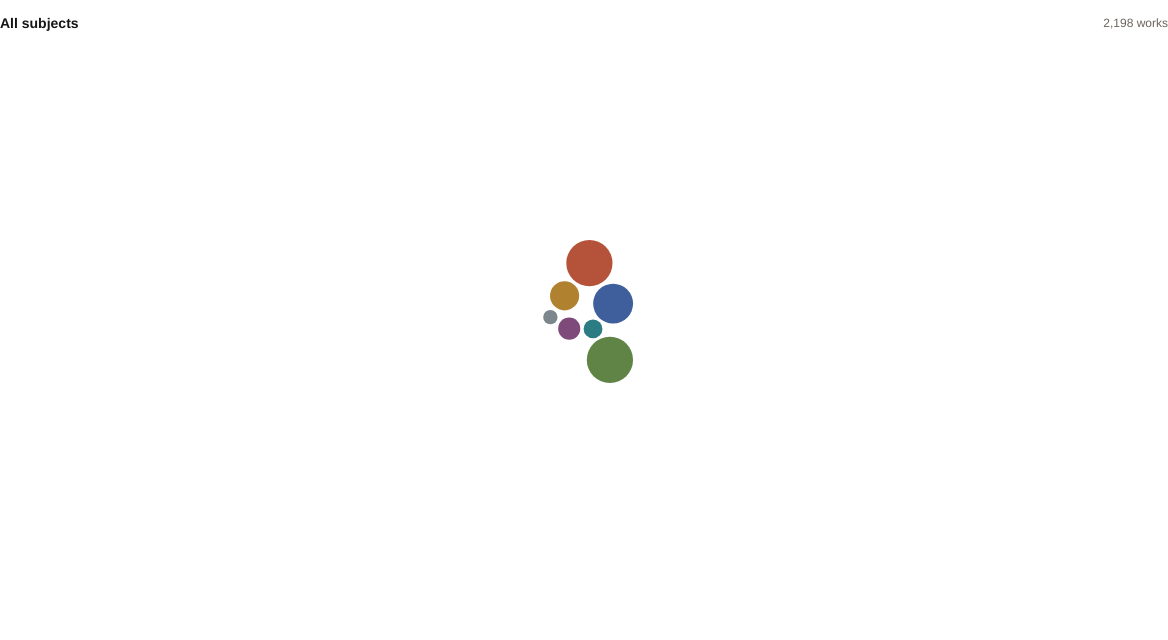
Frame 1 (no input)
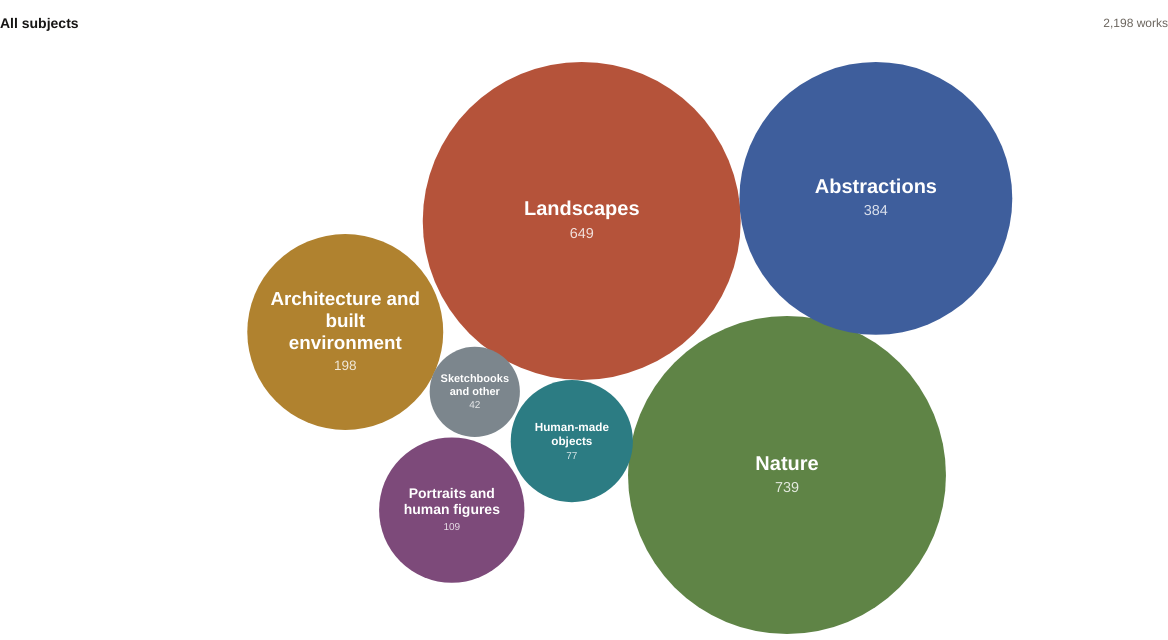
Frame 60 (no input)
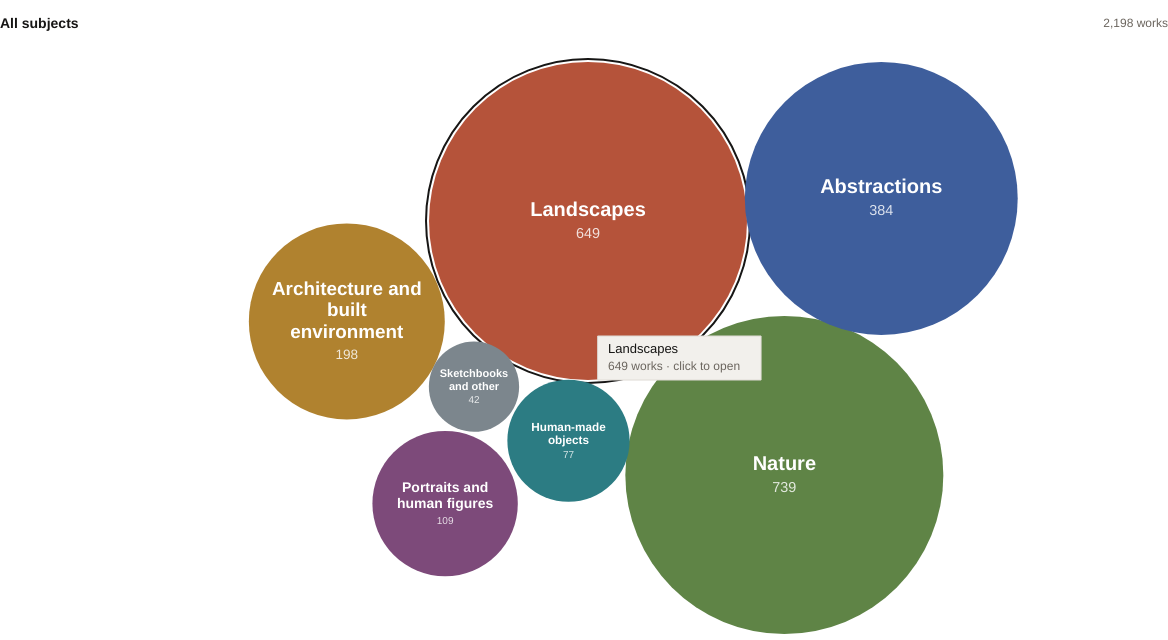
Frame 120 (the mouse pressed at the canvas centre since frame 60)

The p5.js sketch that drew these frames (run headless with seeded random() and noise() and a simulated clock; from frame 60 on, the mouse is pressed at the canvas centre):

// p5.js sketch
// ── sketch.js
// Canvas text uses Schibsted Grotesk once it has loaded; until then (or if Google Fonts is blocked) Helvetica/Arial.
let UI_FONT = "Helvetica";
if (document.fonts && document.fonts.load) {
  document.fonts.load('16px "Schibsted Grotesk"').then(f => {
    if (f && f.length) { UI_FONT = "Schibsted Grotesk"; if (typeof redraw === "function") { try { redraw(); } catch (e) {} } }
  });
}

// noprotect
// O'Keeffe's Subjects, p5.js — version 1
// Paste into sketch.js at editor.p5js.org, with the index.html provided (loads p5 1.9.4).

const DATA = {"tree":["All subjects",2198,[["Landscapes",649,[["Land",567,[["New Mexico",296,[["New Mexico, place not named",107,[],[934,937,938,939,940,941,942,943,944,945,946,947,948,949,950,951,952,953,954,955,957,958,959,962,963,964,965,966,967,970,971,973,974,975,976,977,978,1026,1052,1110,1111,1112,1113,1114,1115,1116,1117,1118,1119,1120,1121,1124,1125,1126,1127,1129,1130,1131,1132,1133,1134,1135,1136,1139,1140,1141,1164,1175,1176,1177,1182,1183,1184,1185,1188,1189,1190,1191,1192,1247,1249,1416,1417,1461,1480,1481,1482,1484,1485,1486,1487,1488,1489,1490,1491,1492,1517,1568,1569,1570,1607,1690,1691,1692,1693,1694,1939]],["Ghost Ranch cliffs and red hills",66,[],[802,920,921,1095,1100,1159,1162,1166,1208,1212,1215,1220,1244,1245,1250,1253,1255,1256,1257,1258,1272,1273,1274,1276,1281,1302,1340,1341,1350,1353,1354,1355,1356,1365,1366,1378,1388,1411,1412,1413,1435,1438,1439,1495,1515,1518,1520,1528,1628,1654,1755,1872,1968,1969,1977,1978,1979,1980,1981,1983,1984,1985,1989,1993,2016,2018]],["Abiquiú, Chama River and mesas",61,[],[295,857,910,914,916,918,919,986,987,1010,1012,1015,1016,1017,1020,1024,1025,1128,1186,1187,1308,1342,1351,1377,1379,1414,1431,1455,1456,1483,1499,1514,1521,1623,1625,1641,1642,1643,1644,1645,1646,1647,1648,1663,1664,1669,1775,1776,1777,1778,1779,1792,1793,1794,1899,1927,1945,1946,2159,2160,2161]],["Black Place and grey hills",26,[],[1013,1213,1376,1405,1434,1444,1446,1447,1451,1460,1462,1463,1464,1465,1466,1494,1496,1502,1506,1507,1508,1574,1575,1579,1609,1918]],["Pedernal",14,[],[1214,1259,1380,1384,1385,1386,1387,1396,1459,1468,1562,1719,1760,1761]],["Taos",8,[],[900,905,915,922,1018,1046,1047,1048]],["Alcalde",7,[],[908,913,933,984,985,1011,1033]],["Dry Waterfall",7,[],[1343,1344,1345,1454,1629,1650,1655]]],[]],["Place not named",127,[],[11,18,115,147,150,151,155,159,165,166,210,211,212,213,240,241,273,274,278,296,302,303,332,333,334,335,336,366,367,369,440,542,619,838,856,899,917,926,927,928,929,930,1009,1014,1021,1022,1083,1084,1085,1098,1099,1103,1165,1167,1242,1243,1248,1275,1282,1301,1304,1339,1373,1406,1415,1437,1442,1467,1578,1593,1635,1753,1909,1913,1914,1923,1924,1925,1926,1928,1929,1930,1933,1944,1959,1963,1964,1965,1967,1970,1971,1972,1973,1974,1975,1976,1982,1986,1987,1988,1990,1991,1992,1994,1995,1996,1997,1998,1999,2000,2001,2002,2003,2004,2005,2006,2007,2008,2009,2010,2011,2012,2013,2014,2015,2157,2162]],["Travels",57,[["Peru",26,[],[1701,1702,1703,1704,1705,1706,1707,1708,1712,1713,1716,1717,1725,1728,1729,1736,1737,1739,1740,1741,1746,1747,1748,1749,1752,1966]],["Colorado River and Utah",17,[],[268,269,270,271,272,279,280,281,282,283,284,285,286,287,329,330,331]],["Hawaii",11,[],[1309,1311,1312,1313,1315,1317,1318,1319,1477,1478,1479]],["Japan",2,[],[1799,1875]],["Canada",1,[],[1077]]],[]],["Texas",34,[["Palo Duro and the plains",34,[],[243,244,245,246,247,248,249,250,251,252,253,254,255,256,257,258,259,260,261,262,277,299,319,320,326,327,328,393,1671,1680,2017,2026,2027,2045]]],[]],["Sketchbook landscapes, place not named",31,[],[66,68,73,77,81,84,86,87,89,90,93,101,288,289,980,981,982,1142,1316,1327,1328,1714,1715,1877,1878,1934,1935,1936,1937,1938,1940]],["Lake George, New York",22,[],[414,455,456,489,496,501,531,532,533,534,535,537,544,545,550,638,685,686,752,801,979,1008]]],[]],["Water",58,[["Boats",20,[],[99,1178,1360,1849,1850,1851,1852,1853,1854,1855,1856,1857,1900,1901,1902,1903,1904,1905,1906,1907]],["Rivers",15,[],[721,722,723,774,1766,1767,1768,1769,1770,1771,1772,1773,1774,1782,1895]],["Waves and sea",8,[],[499,526,527,528,529,769,839,847]],["Seaweed",6,[],[438,451,452,553,591,798]],["Lakes and ponds",5,[],[497,538,539,640,641]],["Other water",4,[],[530,1329,1330,1348]]],[]],["Sky and clouds",24,[["Clouds",11,[],[225,695,1803,1908,1910,1912,1916,1917,1932,2023,2147]],["Stars and evening skies",9,[],[297,321,322,323,324,536,558,585,2053]],["Other skies",3,[],[224,625,1375]],["Sunrise and sunset",1,[],[223]]],[]]],[]],["Nature",739,[["Plants",570,[["Flowers",286,[["Flowers, kind not named",44,[],[27,30,36,40,71,347,396,425,480,578,579,630,678,679,680,748,831,875,893,995,996,997,1075,1076,1080,1081,1082,1170,1268,1299,1303,1322,1338,1422,1476,1561,1585,1586,1688,1730,1731,1732,1733,1734]],["Calla lilies",29,[],[548,549,573,574,575,576,577,589,592,593,631,632,698,739,740,755,760,761,782,783,784,805,810,824,825,826,827,998,1093]],["Cannas",26,[],[391,399,400,401,402,403,404,417,418,419,420,421,423,424,426,430,431,434,594,595,660,707,743,768,785,844]],["Petunias",20,[],[597,613,615,633,657,669,670,671,672,673,674,675,676,677,746,747,787,788,806,809]],["Roses",20,[],[762,792,793,795,807,808,834,846,1007,1041,1043,1153,1685,1686,1738,1744,1745,1750,1751,1759]],["Lilies (other)",18,[],[466,478,737,828,1086,1088,1089,1090,1091,1238,1239,1240,1241,1300,1371,1372,1383,1626]],["Irises",17,[],[709,741,742,744,745,763,780,781,797,1006,1221,1222,1231,1232,1624,1632,1742]],["Poppies",12,[],[703,749,766,767,789,790,791,832,833,1598,1608,1622]],["Cactus flowers",8,[],[543,894,1207,1362,1363,1473,1474,1501]],["Jonquils and narcissus",8,[],[1193,1216,1217,1218,1234,1235,1236,1237]],["Sunflowers",7,[],[481,482,1204,1205,1206,1269,1389]],["Jack-in-the-pulpit",6,[],[1000,1001,1002,1003,1004,1005]],["Tulips",5,[],[661,668,750,754,1295]],["Bleeding hearts",5,[],[829,830,1055,1293,1294]],["Jimson weed",5,[],[1042,1054,1233,1279,1364]],["Morning glories",5,[],[1078,1161,1200,1201,1224]],["Banana flowers",5,[],[1094,1149,1151,1152,1307]],["Pansies",4,[],[41,42,738,786]],["Orchids",4,[],[109,713,1393,1394]],["Zinnias",4,[],[458,459,465,479]],["Hollyhocks",4,[],[911,1270,1271,1651]],["Camellias",4,[],[1202,1203,1291,1513]],["Heliconia and bird of paradise",4,[],[1306,1320,1331,2055]],["Sweet peas",3,[],[681,751,794]],["Ginger",3,[],[1332,1334,1336]],["Gladioli",2,[],[422,447]],["Dahlias",2,[],[445,494]],["Spirea",2,[],[446,546]],["Hibiscus",2,[],[1305,1337]],["Plumeria",2,[],[1323,1335]],["Salvia and sage",1,[],[135]],["Anthuriums",1,[],[572]],["Marigolds",1,[],[697]],["Larkspur",1,[],[999]],["Cockscomb",1,[],[1040]],["Crocuses",1,[],[1092]]],[]],["Trees",155,[["Trees, kind not named",65,[],[337,338,345,354,368,379,380,437,460,693,902,912,923,924,925,972,1019,1277,1310,1314,1397,1400,1401,1469,1470,1471,1516,1527,1543,1544,1572,1584,1587,1588,1589,1590,1591,1592,1594,1595,1597,1600,1601,1604,1605,1606,1610,1611,1613,1614,1615,1616,1617,1618,1621,1653,1657,1670,1710,1711,2075,2114,2115,2118,2123]],["Cottonwoods",23,[],[1410,1432,1433,1440,1452,1472,1556,1564,1567,1602,1603,1612,1620,1633,1634,1649,1668,1674,1675,1676,1678,1682,1683]],["Banyans and palms",20,[],[1106,1107,1108,1109,1154,1155,1156,1157,1347,1689,2111,2112,2113,2116,2117,2130,2131,2132,2133,2134]],["Birches",13,[],[483,493,644,687,688,689,690,691,692,694,696,700,840]],["Dead trees and stumps",11,[],[854,855,901,1252,1349,1421,1500,1596,1639,1640,1652]],["Maples",9,[],[439,453,485,502,540,612,648,753,904]],["Pines and redwoods",6,[],[26,370,903,2119,2120,2169]],["Cedars and junipers",4,[],[1254,1261,1296,1726]],["Chestnuts",2,[],[642,643]],["Apple and fruit trees",2,[],[1346,1656]]],[]],["Fruits and vegetables",68,[["Apples",22,[],[435,441,442,443,467,468,476,477,486,488,490,491,495,508,509,510,511,514,515,555,560,759]],["Pears",20,[],[462,463,464,469,470,551,552,554,561,562,566,567,568,569,570,571,587,588,617,618]],["Grapes",7,[],[8,38,39,444,776,777,821]],["Vegetables",6,[],[7,565,626,627,628,649]],["Other fruit",4,[],[5,349,629,872]],["Plums and peaches",4,[],[454,778,779,822]],["Citrus",2,[],[343,667]],["Figs",2,[],[563,564]],["Pineapples",1,[],[1333]]],[]],["Leaves and foliage",53,[["Other leaves",32,[],[471,518,519,520,521,523,524,580,581,634,635,636,637,647,656,684,699,736,799,800,835,836,837,843,879,895,1044,1087,1283,1292,1404,2110]],["Skunk cabbage",12,[],[498,500,503,504,505,506,516,517,758,765,804,823]],["Oak leaves",6,[],[582,583,584,590,896,897]],["Maple leaves",3,[],[682,683,803]]],[]],["Other plants",8,[],[614,646,701,735,898,1180,1563,1630]]],[]],["Bones and horns",71,[["Horns and antlers",22,[["Antelope",11,[],[1582,1658,1659,1660,1661,1662,1665,1666,1672,1677,1681]],["Goat",4,[],[1497,1510,1511,1512]],["Deer",3,[],[1263,1284,1555]],["Other horns",2,[],[1264,1420]],["Ram",2,[],[1576,1580]]],[]],["Skulls",21,[["Horse and mule",7,[],[1023,1027,1036,1037,1211,1225,1226]],["Cow and steer",6,[],[1034,1035,1063,1101,1210,1230]],["Other skulls",4,[],[1102,1246,1409,1743]],["Ram",3,[],[1194,1229,1280]],["Deer",1,[],[1227]]],[]],["Other bones",14,[],[983,1038,1039,1195,1228,1368,1374,1449,1503,1504,1505,1519,1523,1524]],["Pelvis bones",14,[],[1427,1428,1429,1430,1436,1441,1443,1445,1448,1450,1458,1509,1553,1560]]],[]],["Animals",36,[["Horses",16,[],[130,131,398,2030,2031,2032,2033,2034,2035,2036,2037,2038,2039,2040,2041,2042]],["Dogs",7,[],[72,1636,1637,1638,2021,2043,2044]],["Birds",7,[],[132,133,310,484,891,1554,1559]],["Other animals",6,[],[13,67,116,475,907,1321]]],[]],["Shells",31,[["Other shells",16,[],[811,819,820,1028,1045,1053,1062,1146,1158,1251,1266,1267,1278,1289,1297,1298]],["Clams and mussels",8,[],[710,711,724,725,726,727,993,994]],["Shell and old shingle series",7,[],[728,729,730,731,732,733,734]]],[]],["Rocks",19,[],[525,596,1265,1286,1287,1288,1453,1960,1961,1962,2024,2025,2028,2029,2054,2056,2057,2059,2078]],["Feathers",12,[],[1171,1172,1196,1197,1260,1369,1370,1381,1392,1398,1402,1407]]],[]],["Abstractions",384,[["Untitled abstractions",153,[],[21,59,60,69,111,162,188,195,208,215,220,264,265,301,308,350,351,381,382,383,428,586,704,705,706,935,936,1169,1419,1522,1687,1756,1804,1805,1806,1807,1808,1809,1810,1811,1812,1813,1814,1815,1816,1817,1818,1819,1820,1821,1822,1823,1824,1825,1826,1827,1828,1829,1830,1831,1832,1833,1834,1835,1836,1837,1838,1839,1840,1841,1842,1843,1844,1845,1846,1847,1848,1858,1859,1860,1861,1862,1863,1864,1865,1866,1867,1868,1869,1870,1871,1874,1876,1879,1880,1881,1882,1883,1884,1885,1886,1887,1888,1889,1890,1896,1897,1898,1919,1921,1922,1947,1948,1949,1950,1951,1952,1953,1954,1955,2022,2047,2048,2049,2050,2051,2062,2063,2064,2065,2066,2067,2068,2069,2070,2071,2072,2073,2074,2076,2089,2095,2096,2097,2121,2122,2124,2125,2126,2127,2128,2129,2186]],["Titled abstractions",42,[],[142,143,148,168,169,197,209,325,375,392,406,412,432,461,473,492,522,624,714,764,771,772,814,815,873,877,990,1031,1050,1051,1056,1475,1763,1788,1791,1795,1797,1800,1801,1920,2058,2154]],["Sculpture",41,[],[154,177,178,179,180,181,182,183,184,189,190,191,192,193,194,1525,1529,1530,1531,1532,1533,1534,1535,1536,1537,1538,1539,1540,1541,1546,1547,1548,1549,1550,1551,1552,1557,1558,2182,2183,2184]],["Lines",33,[],[156,186,187,388,389,405,487,559,616,620,770,2077,2079,2080,2081,2093,2094,2100,2101,2102,2103,2105,2106,2107,2140,2143,2153,2155,2158,2163,2167,2168,2170]],["Specials, 1915–1934",32,[],[134,137,138,139,140,141,144,145,146,149,185,216,217,218,230,239,263,275,298,300,304,305,358,390,408,427,448,449,450,472,1143,1150]],["Color studies",24,[],[196,199,200,201,202,203,228,371,409,410,411,413,512,639,662,663,664,665,874,988,989,1891,1894,2142]],["River abstractions, 1959–1960s",16,[],[1764,1780,1781,1783,1784,1785,1786,1787,1789,1790,1796,1798,1893,1941,1942,1943]],["Circles, spirals and waves",14,[],[152,876,2082,2083,2084,2085,2086,2087,2088,2090,2091,2092,2165,2166]],["Blue works",13,[],[153,198,204,205,206,207,219,397,433,1754,1758,1762,1802]],["Numbered series",9,[],[372,373,374,378,394,395,407,415,436]],["Portraits of days",4,[],[621,622,623,2141]],["Music",3,[],[376,377,457]]],[]],["Architecture and built environment",198,[["New York City",43,[],[24,74,85,119,120,176,221,222,658,659,666,702,708,716,717,718,719,720,756,757,775,813,817,818,841,842,858,859,860,861,862,863,864,865,871,1057,1059,1060,1061,1064,1065,1223,2104]],["Abiquiú patio and door",38,[],[167,170,214,233,878,1067,1352,1358,1359,1367,1526,1542,1545,1565,1566,1571,1573,1581,1583,1619,1627,1631,1667,1673,1679,1684,1695,1696,1697,1698,1699,1700,1709,1718,1892,1956,2098,2099]],["Houses, pueblos and walls",26,[],[25,160,161,172,227,229,309,353,359,360,416,507,852,881,882,883,884,1262,1720,1721,1722,1723,1724,1727,1735,1765]],["Churches",26,[],[276,849,850,851,853,885,886,887,909,932,960,961,968,969,991,992,1030,1032,1122,1123,1137,1138,1324,1325,1326,1498]],["Other buildings and structures",22,[],[58,157,158,173,174,175,339,341,355,361,365,513,645,655,1058,1070,1105,1179,1181,1390,1391,1757]],["Barns",17,[],[29,474,556,557,712,715,773,812,816,880,1066,1068,1069,1071,1072,1079,1144]],["From a Day with Juan series",13,[],[2136,2137,2138,2139,2144,2145,2146,2148,2149,2150,2151,2152,2156]],["University of Virginia",10,[],[117,118,121,122,123,124,125,126,129,171]],["Trains, bridges and roads",3,[],[1577,1911,1915]]],[]],["Portraits and human figures",109,[["Student figure studies",31,[],[1,2,32,45,61,62,63,70,75,76,78,79,80,82,83,88,91,92,94,95,96,97,98,100,102,103,104,105,112,113,114]],["Named sitters",21,[],[106,108,136,238,242,315,316,317,318,362,363,364,384,429,1357,1361,1418,1423,1424,1425,1426]],["Figures and heads",17,[],[128,163,164,226,266,267,306,307,340,342,344,346,348,356,357,956,1493]],["Early illustrations",16,[],[14,16,17,19,20,22,46,47,48,49,50,52,53,54,55,56]],["Nudes",14,[],[234,235,236,237,290,291,292,293,294,311,312,313,314,385]],["O'Keeffe family",10,[],[31,33,34,35,43,44,64,107,110,127]]],[]],["Human-made objects",77,[["O'Keeffe's clay pots",28,[],[2060,2061,2108,2109,2135,2164,2171,2172,2173,2174,2175,2176,2177,2178,2179,2180,2181,2185,2188,2189,2190,2191,2192,2193,2194,2195,2196,2197]],["Native American objects",23,[],[1029,1049,1096,1097,1145,1147,1148,1160,1163,1173,1174,1198,1199,1285,1382,1395,1399,1403,1457,1957,1958,2019,2020]],["Crosses and Christian objects",13,[],[848,866,867,868,869,870,888,889,890,892,906,1073,1074]],["Clothing and domestic objects",12,[],[4,6,9,10,12,15,23,28,37,51,547,796]],["Designs for glass",1,[],[1290]]],[]],["Sketchbooks and other",42,[["Known only from Stieglitz photographs",24,[],[231,232,386,387,598,599,600,601,602,603,604,605,606,607,608,609,610,611,650,651,652,653,654,1209]],["Sketchbooks with mixed subjects",12,[],[3,65,352,931,1104,1168,1219,1599,1873,1931,2046,2052]],["Needs review",4,[],[0,845,1408,2187]],["Illustrations and designs",2,[],[57,541]]],[]]],[]],"works":[[10994,"Untitled","Unknown","Los Angeles County Museum of Art (LACMA)","","Graphite on paper, 18 11/16 × 24 5/8 inches",0,1],[458,"Hanging up the Clothes","1901","Georgia O'Keeffe Museum","790783","Graphite on paper, 7 3/4 x 15 inches",1901,0],[457,"Untitled (Hand)","ca. 1902","Georgia O'Keeffe Museum","790796","Graphite on paper, 6 1/2 x 9 1/4 inches",1902,0],[930,"Lakeville Drawing Book","1901–1902","Georgia O'Keeffe Museum","807209","Graphite on paper, 7 x 9 1/4 inches or 9 1/4 x 7 inches, sheet (orientations vary)",1902,1],[1173,"Untitled (Basket), Lakeville Drawing Book","1901–1902","Georgia O'Keeffe Museum","809210","Graphite on paper, 7 x 9 1/4 inches",1902,0],[1174,"Untitled (Fruit), Lakeville Drawing Book","1901–1902","Georgia O'Keeffe Museum","809220","Graphite on paper, 7 x 9 1/4 inches",1902,0],[1175,"Untitled (Piano), Lakeville Drawing Book","1901–1902","Georgia O'Keeffe Museum","809222","Graphite on paper, 7 x 9 1/4 inches",1902,0],[1176,"Untitled (Vegetables), Lakeville Drawing Book","1901–1902","Georgia O'Keeffe Museum","809235","Graphite on paper, 7 x 9 1/4 inches",1902,0],[1177,"Untitled (Grapes), Lakeville Drawing Book","1901–1902","Georgia O'Keeffe Museum","809233","Graphite on paper, 9 1/4 x 7 inches",1902,0],[1178,"Untitled (Goblet), Lakeville Drawing Book","1901–1902","Georgia O'Keeffe Museum","809243","Graphite on paper, 7 x 9 1/4 inches",1902,0],[1179,"Untitled (Book), Lakeville Drawing Book","1901–1902","Georgia O'Keeffe Museum","809245","Graphite on paper, 7 in x 9 1/4 inches",1902,0],[1180,"Untitled (Landscape), Lakeville Drawing Book","1901–1902","Georgia O'Keeffe Museum","809254","Graphite on paper, 7 x 9 1/4 inches",1902,0],[1181,"Untitled (Hat), Lakeville Drawing Book","1901–1902","Georgia O'Keeffe Museum","809257","Graphite on paper, 7 x 9 1/4 inches",1902,0],[1182,"Untitled (Animal Head), Lakeville Drawing Book","1901–1902","Georgia O'Keeffe Museum","809265","Graphite on paper, 7 x 9 1/4 inches",1902,0],[1183,"Untitled (Foot), Lakeville Drawing Book","1901–1902","Georgia O'Keeffe Museum","809267","Graphite on paper, 7 x 9 1/4 inches",1902,0],[1184,"Untitled (Box), Lakeville Drawing Book","1901–1902","Georgia O'Keeffe Museum","809274","Graphite on paper, 7 x 9 1/4 inches",1902,0],[1185,"Untitled (Hand), Lakeville Drawing Book","1901–1902","Georgia O'Keeffe Museum","809212","Graphite on paper, 7 x 9 1/4 inches",1902,0],[1186,"Untitled (Seated Figure), Lakeville Drawing Book","1901–1902","Georgia O'Keeffe Museum","857396","Graphite on paper, ches",1902,0],[1187,"Untitled (Landscape), Lakeville Drawing Book","1901–1902","Georgia O'Keeffe Museum","805897","Graphite on paper, 7 x 9 1/4 inches",1902,0],[1188,"Untitled (Figure at Desk), Lakeville Drawing Book","1901–1902","Georgia O'Keeffe Museum","805898","Graphite on paper, 7 x 9 1/4 inches",1902,0],[1189,"Untitled (Figure at Desk), Lakeville Drawing book","1901–1902","Georgia O'Keeffe Museum","805900","Graphite on paper, 9 1/4 x 7 inches",1902,0],[1190,"Untitled (Geometric Objects), Lakeville Drawing Book","1901–1902","Georgia O'Keeffe Museum","805899","Graphite on paper, 7 x 9 1/4 inches",1902,0],[1191,"Untitled (Seated Figure), Lakeville Drawing Book","1901–1902","Georgia O'Keeffe Museum","805901","Graphite on paper, 9 1/4 x 7 inches",1902,0],[1192,"Untitled (Book), Lakeville Drawing Book","1901–1902","Georgia O'Keeffe Museum","805906","Graphite on paper, 7 x 9 1/4 inches",1902,0],[1193,"Untitled (Building), Lakeville Drawing Book","1901–1902","Georgia O'Keeffe Museum","805905","Graphite on paper, 7 x 9 1/4 inches",1902,0],[8206,"Untitled (Lighthouse)","ca. 1902","Private Collection","886147","Watercolor and graphite on paper, 5 5/8 x 7 3/8 inches",1902,0],[8207,"Trees in Snow","ca. 1902","Private Collection","824150","Watercolor on paper, 14 7/8 x 11 inches",1902,0],[7935,"Untitled (Cherry Blossoms)","1903","Private Collection","823891","Watercolor and graphite on paper, 17 3/4 x 11 1/2 inches",1903,0],[168,"Untitled (Vases)","1904","Private Collection","713575","Graphite on paper, 9 x 6 in (22.9 x 15.2 cm)",1904,0],[169,"Untitled (Barn)","1904","Private Collection","713574","Graphite on paper, 8 1/2 x 11 inches",1904,0],[456,"Untitled (Vase of Flowers)","1903–1905","Georgia O'Keeffe Museum","","Watercolor on paper, 17 3/4 x 11 1/2 inches",1904,0],[459,"Untitled (Ida O'Keeffe)","1904","Georgia O'Keeffe Museum","790798","Graphite on paper, 12 x 9 inches",1904,0],[538,"Untitled (Boy with Hat)","1904","Georgia O'Keeffe Museum","790806","Graphite on paper, 12 x 9 inches",1904,0],[539,"Untitled (Claudia O'Keeffe)","1904","Georgia O'Keeffe Museum","790803","Graphite on paper, 12 x 9 inches",1904,0],[540,"Untitled (Catherine O' Keeffe)","1904","Georgia O'Keeffe Museum","790802","Graphite on paper, 12 x 9 inches",1904,0],[543,"Untitled (Catherine O'Keeffe)","1904","Georgia O'Keeffe Museum","790801","Graphite on paper, 12 x 9 inches",1904,0],[742,"Untitled (Teapot and Flowers)","1903–1905","Georgia O'Keeffe Museum","789788","Watercolor on paper, 12 1/4 x 16 3/4 inches",1904,0],[7822,"Untitled (Still Life) 'Teapots'","ca. 1904","Georgia O'Keeffe Museum","790067","Watercolor and pastel on paper, 9 5/8 x 14 3/4 inches",1904,0],[8209,"Untitled (Grapes and Oranges)","1904","Private Collection","793610","Watercolor and graphite on paper, 5 1/2 x 13 inches",1904,0],[8210,"Untitled (Grapes and Oranges)","1904","Private Collection","793611","Watercolor and graphite on paper, 5 1/2 x 13 inches",1904,0],[8211,"Untitled (Vase of Flowers)","1904","Chazen Museum of Art at the University of Wisconsin-Madison","862563","Watercolor and graphite on paper mounted on paper board, 20 1/4 x 14 1/8 inches",1904,0],[8212,"Untitled (Pansies)","1904","Private Collection","793612","Watercolor and graphite on paper, 10 1/4 x 12 3/4 inches",1904,0],[8213,"Untitled (Pansies)","1904","Private Collection","793613","Watercolor and graphite on paper, 11 1/2 x 15 5/8 inches",1904,0],[542,"Untitled (Francis O'Keeffe)","1905","Georgia O'Keeffe Museum","790800","Graphite on paper, 11 x 7 9/16 inches",1905,0],[555,"Untitled (Ida O'Keeffe)","1905","Georgia O'Keeffe Museum","790799","Graphite on paper, 11 x 7 9/16 inches",1905,0],[556,"Untitled (Bust)","1905","Georgia O'Keeffe Museum","790805","Graphite on paper, 12 1/8 x 8 7/8 inches",1905,0],[8215,"Untitled (Illustration I)","1904–1905","","793614","Reproductions of signed illustrations; whereabouts of originals unknown, 6 1/8 x 8 or 8 x 6 1/8 inches, sheet, orientations vary",1905,0],[8216,"Untitled (Illustration II)","1904–1905","","713581","Reproductions of signed illustrations; whereabouts of originals unknown, 6 1/8 x 8 or 8 x 6 1/8 inches, sheet, orientations vary",1905,0],[8217,"Untitled (Illustration III)","1904–1905","","824152","Reproductions of signed illustrations; whereabouts of originals unknown, 6 1/8 x 8 or 8 x 6 1/8 inches, sheet, orientations vary",1905,0],[8218,"Untitled (Illustration IV)","1904–1905","","793616","Reproductions of signed illustrations; whereabouts of originals unknown, 6 1/8 x 8 or 8 x 6 1/8 inches, sheet, orientations vary",1905,0],[8219,"Untitled (Illustration V)","1904–1905","","824155","Reproductions of signed illustrations; whereabouts of originals unknown, 6 1/8 x 8 or 8 x 6 1/8 inches, sheet, orientations vary",1905,0],[8220,"Untitled (Illustration VI)","1904–1905","","793618","Reproductions of signed illustrations; whereabouts of originals unknown, 6 1/8 x 8 or 8 x 6 1/8 inches, sheet, orientations vary",1905,0],[8221,"Untitled (Illustration VII)","1904–1905","","793619","Reproductions of signed illustrations; whereabouts of originals unknown, 6 1/8 x 8 or 8 x 6 1/8 inches, sheet, orientations vary",1905,0],[8222,"Untitled (Illustrations VIII, IX)","1904–1905","","793620","Reproductions of signed illustrations; whereabouts of originals unknown, 6 1/8 x 8 or 8 x 6 1/8 inches, sheet, orientations vary",1905,0],[8223,"Untitled (Illustrations X, XI)","1904–1905","","793621","Reproductions of signed illustrations; whereabouts of originals unknown, 6 1/8 x 8 or 8 x 6 1/8 inches, sheet, orientations vary",1905,0],[8225,"Untitled (Illustrations XII, XIII)","1904–1905","","824157","6 1/8 x 8 or 8 x 6 1/8 inches, sheet orientations vary",1905,0],[8226,"Untitled (Illustrations XIV, XV)","1904–1905","","793623","Reproductions of signed illustrations; whereabouts of originals unknown, 6 1/8 x 8 or 8 x 6 1/8 inches, sheet, orientations vary",1905,0],[8227,"Untitled (Illustration XVI)","1904–1905","","","Reproductions of signed illustrations; whereabouts of originals unknown, 6 1/8 x 8 or 8 x 6 1/8 inches, sheet, orientations vary",1905,1],[8228,"Untitled (Illustration XVII)","1904–1905","","793608","Reproductions of signed illustrations; whereabouts of originals unknown, 6 1/8 x 8 or 8 x 6 1/8 inches, sheet, orientations vary",1905,0],[8229,"Untitled (Still Life)","1905","Private Collection","824160","Black ink and graphite on paper, 13 7/8 x 10 3/4 inches",1905,0],[8230,"Untitled (Still Life)","1905","Private Collection","793625","Black ink and graphite on paper, 10 7/8 x 6 3/4 inches",1905,0],[557,"Untitled (Bust)","1905–1906","Georgia O'Keeffe Museum","790804","Graphite on paper, 21 1/2 x 12 inches",1906,0],[558,"Untitled (Bust)","1905–1906","Georgia O'Keeffe Museum","790797","Graphite on paper, 10 1/4 x 16 inches",1906,0],[559,"Untitled (Bust)","1905–1906","Georgia O'Keeffe Museum","857600","Graphite on paper, 17 5/8 x 10 5/8 inches",1906,0],[743,"Untitled (Claudia O'Keeffe)","1906","Georgia O'Keeffe Museum","790877","Graphite on paper, 12 x 9 inches",1906,0],[931,"Sketchbook","1905–1906","Georgia O'Keeffe Museum","801503","Graphite on paper, 4 3/8 x 6 1/4 in. (11.1 x 15.9) or 6 1/4 x 4 3/8 in. (15.9 x 11.1), sheet (orientations vary)",1906,1],[1194,"Untitled (Landscapes), 1905/1906 sketchbook","1905–1906","Georgia O'Keeffe Museum","801346","Watercolor and graphite on paper, 4 3/8 x 6 1/4 inches",1906,0],[1195,"Untitled (Cow), 1905/1906 sketchbook","1905–1906","Georgia O'Keeffe Museum","801345","Graphite on paper, 6 1/4 x 4 3/8 inches",1906,0],[1196,"Untitled (Landscape), 1905/1906 sketchbook","1905–1906","Georgia O'Keeffe Museum","801344","Watercolor on paper, 4 3/8 x 6 1/4 inches",1906,0],[1197,"Untitled (Fragments), 1905/1906 sketchbook","1905–1906","Georgia O'Keeffe Museum","801343","Graphite on paper, 6 1/4 x 4 3/8 inches",1906,0],[1198,"Untitled (Figure), 1905/1906 sketchbook","1905–1906","Georgia O'Keeffe Museum","801342","Watercolor and graphite on paper, 6 1/4 x 4 3/8 inches",1906,0],[1199,"Untitled (Flowers), 1905/1906 sketchbook","1905–1906","Georgia O'Keeffe Museum","801341","Graphite on paper, 6 1/4 x 4 3/8 inches",1906,0],[1200,"Untitled (Dog), 1905/1906 sketchbook","1905–1906","Georgia O'Keeffe Museum","801340","Graphite on paper, 6 1/4 x 4 3/8 inches",1906,0],[1235,"Untitled (Landscape), 1905/1906 sketchbook","1905–1906","Georgia O'Keeffe Museum","801339","Graphite on paper, 6 1/4 x 4 3/8 inches",1906,0],[1236,"Untitled (Building), 1905/1906 sketchbook","1905–1906","Georgia O'Keeffe Museum","801338","Graphite on paper, 6 1/4 x 4 3/8 inches",1906,0],[1237,"Untitled (Figure), 1905/1906 sketchbook","1905–1906","Georgia O'Keeffe Museum","801337","Graphite on paper, 6 1/4 x 4 3/8 inches",1906,0],[1238,"Untitled (Figures), 1905/1906 sketchbook","1905–1906","Georgia O'Keeffe Museum","801336","Graphite on paper, 6 1/4 x 4 3/8 inches",1906,0],[1239,"Untitled (Landscape), 1905/1906 sketchbook","1905–1906","Georgia O'Keeffe Museum","801335","Watercolor on paper, 6 1/4 x 4 3/8 inches",1906,0],[1240,"Untitled (Figure), 1905/1906 sketchbook","1905–1906","Georgia O'Keeffe Museum","801334","Graphite on paper, 6 1/4 x 4 3/8 inches",1906,0],[1241,"Untitled (Figure/Landscape), 1905/1906 sketchbook","1905–1906","Georgia O'Keeffe Museum","801333","Graphite on paper, 6 1/4 x 4 3/8 inches",1906,0],[1242,"Untitled (Figure), 1905/1906 sketchbook","1905–1906","Georgia O'Keeffe Museum","801332","Graphite on paper, 6 1/4 x 4 3/8 inches",1906,0],[1243,"Untitled (Landscape), 1905/1906 sketchbook","1905–1906","Georgia O'Keeffe Museum","801331","Watercolor on paper, 6 1/4 x 4 3/8 inches",1906,0],[1244,"Untitled (Figure), 1905/1906 sketchbook","1905–1906","Georgia O'Keeffe Museum","801330","Graphite on paper, 6 1/4 x 4 3/8 inches",1906,0],[1245,"Untitled (Figure), 1905/1906 sketchbook","1905–1906","Georgia O'Keeffe Museum","801329","Graphite on paper, 4 3/8 x 6 1/4 inches",1906,0],[1246,"Untitled (Landscape), 1905/1906 sketchbook","1905–1906","Georgia O'Keeffe Museum","801328","Graphite on paper, 6 1/4 x 4 3/8 inches",1906,0],[1247,"Untitled (Building – Williamsburg), 1905/1906 sketchbook","1905–1906","Georgia O'Keeffe Museum","801327","Graphite on paper, 6 1/4 x 4 3/8 inches",1906,0],[1248,"Untitled (Landscape), 1905/1906 sketchbook","1905–1906","Georgia O'Keeffe Museum","801326","Watercolor on paper, 6 1/4 x 4 3/8 inches",1906,0],[1249,"Untitled (Landscape), 1905/1906 sketchbook","1905–1906","Georgia O'Keeffe Museum","801325","Watercolor on paper, 6 1/4 x 4 3/8 inches",1906,0],[1250,"Untitled (Figure), 1905/1906 sketchbook","1905–1906","Georgia O'Keeffe Museum","801324","Watercolor on paper, 6 1/4 x 4 3/8 inches",1906,0],[1251,"Untitled (Landscape), 1905/1906 sketchbook","1905–1906","Georgia O'Keeffe Museum","801323","Watercolor on paper, 6 1/4 x 4 3/8 inches",1906,0],[1252,"Untitled (Landscape), 1905/1906 sketchbook","1905–1906","Georgia O'Keeffe Museum","801322","Watercolor on paper, 4 3/8 x 6 1/4 inches",1906,0],[1253,"Untitled (Figures), 1905/1906 sketchbook","1905–1906","Georgia O'Keeffe Museum","801321","Graphite on paper, 4 3/8 x 6 1/4 inches",1906,0],[1254,"Untitled (Figures), 1905/1906 sketchbook","1905–1906","Georgia O'Keeffe Museum","801320","Graphite on paper, 4 3/8 x 6 1/4 inches",1906,0],[1255,"Untitled (Landscape), 1905/1906 sketchbook","1905–1906","Georgia O'Keeffe Museum","801319","Graphite on paper, 6 1/4 x 4 3/8 inches",1906,0],[1256,"Untitled (Figures), 1905/1906 sketchbook","1905–1906","Georgia O'Keeffe Museum","801318","Graphite on paper, 4 3/8 x 6 1/4 inches",1906,0],[1258,"Untitled (Figures), 1905/1906 sketchbook","1905–1906","Georgia O'Keeffe Museum","801317","Graphite on paper, 6 1/4 x 4 3/8 inches",1906,0],[1259,"Untitled (Arm), 1905/1906 sketchbook","1905–1906","Georgia O'Keeffe Museum","801316","Graphite on paper, 4 3/8 x 6 1/4 inches",1906,0],[1260,"Untitled (Figures), 1905/1906 sketchbook","1905–1906","Georgia O'Keeffe Museum","801315","Graphite on paper, 6 1/4 x 4 3/8 inches",1906,0],[1261,"Untitled (Figure), 1905/1906 sketchbook","1905–1906","Georgia O'Keeffe Museum","801314","Graphite on paper, 4 3/8 x 6 1/4 inches",1906,0],[1262,"Untitled (Boat), 1905/1906 sketchbook","1905–1906","Georgia O'Keeffe Museum","801313","Graphite on paper, 6 1/4 x 4 3/8 inches",1906,0],[1263,"Untitled (Figure), 1905/1906 sketchbook","1905–1906","Georgia O'Keeffe Museum","801312","Graphite on paper, 6 1/4 x 4 3/8 inches",1906,0],[1264,"Untitled (Landscape), 1905/1906 sketchbook","1905–1906","Georgia O'Keeffe Museum","801311","Graphite on paper, 6 1/4 x 4 3/8 inches",1906,0],[1265,"Untitled (Figure), 1905/1906 sketchbook","1905–1906","Georgia O'Keeffe Museum","801310","Graphite on paper, 6 1/4 x 4 3/8 inches",1906,0],[1266,"Untitled (Figures), 1905/1906 sketchbook","1905–1906","Georgia O'Keeffe Museum","801309","Graphite on paper, 6 1/4 x 4 3/8 inches",1906,0],[1267,"Untitled (Figures), 1905/1906 sketchbook","1905–1906","Georgia O'Keeffe Museum","801308","Graphite on paper, 6 1/4 x 4 3/8 inches",1906,0],[1268,"Untitled (Figures), 1905/1906 sketchbook","1905–1906","Georgia O'Keeffe Museum","801307","Graphite on paper, 6 1/4 x 4 3/8 inches",1906,0],[8231,"Untitled (Jane Wyckoff)","1905–1906","New Mexico Museum of Art","824163","Ink and graphite on paper, 8 7/8 x 6 3/4 inches",1906,0],[8232,"Untitled (Catherine O'Keeffe)","1905–1906","Private Collection","824167","Watercolor and graphite on paper, 20 3/4 x 14 3/4 inches",1906,0],[8233,"Adah","1907","Memorial Art Gallery of the University of Rochester (MAG)","869121","Graphite on wove paper, 6 15/16 x 8 15/16 inches",1907,0],[8239,"Untitled (Flower)","ca. 1907","Private Collection","824176","Pastel on paper, 8 1/2 x 6 1/2 inches",1907,0],[8234,"Untitled (Claudia O'Keeffe)","1907–1908","New Mexico Museum of Art","885904","Oil on canvas, 11 3/4 x 9 3/8 inches",1908,0],[8235,"Untitled (Street Scene)","1907–1908","Private Collection","824171","Watercolor and graphite on paper, 9 1/2 x 6 5/8 inches",1908,0],[8236,"Untitled (Woman By Window)","1907–1908","Private Collection","824173","Monotype on paper, 5 x 3 x 11 inches",1908,0],[8237,"Untitled (Woman Painting)","1907–1908","Chazen Museum of Art at the University of Wisconsin-Madison","862564","Monotype on paper, 4 1/8 x 3 1/8 inches (image)",1908,0],[8238,"Untitled (Boy)","1907–1908","Milwaukee Art Museum","793632","Oil on canvas, 13 x 8 inches",1908,0],[8240,"Untitled (Landscape)","1907–1908","Private Collection","793634","Color mezzotint paper, 3 x 4 x 7 7/8 inches",1908,0],[8241,"Untitled (Dead Rabbit With Copper Pot)","1908","The Art Students League of New York","713590","Oil on canvas, 19 x 23 1/2 inches",1908,0],[932,"UVA scrapbook","1912–1914","Georgia O'Keeffe Museum","794296","Watercolor on paper or graphite on paper varies, Varies",1913,1],[1269,"Untitled (Rotunda – University of Virginia), UVA scrapbook","1912–1914","Georgia O'Keeffe Museum","794296","Watercolor on paper, 11 7/8 x 9 inches",1913,0],[1270,"Untitled (Law Building – University of Virginia), UVA scrapbook","1912–1914","Georgia O'Keeffe Museum","794297","Watercolor on paper, 9 x 11 7/8 inches",1913,0],[1271,"Untitled (Law Building – University of Virginia), UVA scrapbook","1912–1914","Georgia O'Keeffe Museum","794295","Watercolor on paper, 9 x 11 7/8 inches",1913,0],[1274,"Untitled (West Lawn – University of Virginia), UVA scrapbook","1912–1914","Georgia O'Keeffe Museum","794293","Watercolor on paper, 12 x 8 1/2 inches",1913,0],[1275,"Untitled ( University of Virginia), UVA scrapbook","1912–1914","Georgia O'Keeffe Museum","794290","Watercolor on paper, 11 7/8 x 9 inches",1913,0],[1276,"Untitled (West Lawn – University of Virginia), UVA scrapbook","1912–1914","Georgia O'Keeffe Museum","794291","Watercolor on paper, 11 7/8 x 9 inches",1913,0],[1277,"Untitled (Rotunda – University of Virginia), UVA scrapbook","1912–1914","Georgia O'Keeffe Museum","858060","Watercolor on paper, 9 x 11 7/8 inches",1913,0],[1278,"Untitled (Rotunda – University of Virginia), UVA scrapbook","1912–1914","Georgia O'Keeffe Museum","858061","Graphite on paper, 9 x 11 7/8 inches",1913,0],[1279,"Untitled (West Lawn – University of Virginia), UVA scrapbook","1912–1914","Georgia O'Keeffe Museum","794289","Watercolor on paper, 8 7/8 x 6 1/2 inches",1913,0],[8242,"Untitled (Catherine O'Keeffe)","1912–1914","Private Collection","794731","Graphite and oil on paper, face of illustration board, 18 1/2 x 10 1/8 inches",1913,0],[8243,"Untitled (Fashion Design)","1912–1914","Private Collection","824178","Watercolor and graphite on paper, illustration board*, 18 1/2 x 10 1/8 inches",1913,0],[9231,"Untitled (University of Virginia), Scrapbook of UVA","1912–1914","Georgia O'Keeffe Museum","857423","Watercolor on paper, 8 15/16 x 6 inches",1913,1],[982,"Untitled (Horse)","1914","Georgia O'Keeffe Museum","","Oil on cardboard, 11 1/2 x 12 1/2 inches",1914,0],[983,"Untitled (Horse)","1914","Georgia O'Keeffe Museum","725220","Oil and graphite on cardboard, 11 1/2 x 12 1/2 inches",1914,0],[1272,"Untitled (Duck), UVA scrapbook","1912–1916","Georgia O'Keeffe Museum","794294","Watercolor and graphite on paper, 3 1/2 x 5 inches",1914,0],[1273,"Untitled (Ducks), UVA scrapbook","1912–1916","Georgia O'Keeffe Museum","794292","Watercolor and graphite on paper, 4 1/2 x 5 inches",1914,0],[10621,"Special No. 34","1914","","","Unknown medium, Unknown dimensions",1914,1],[10622,"Scarlet Sage","ca. 1914","","","Watercolor, Unknown dimensions",1914,1],[8244,"Untitled (Portrait of Dorothy True)","1914–1915","Private Collection","793636","Linoleum block print, 7 3/8 x 6 3/4 inches",1915,0],[8245,"No. 2 – Special","1915","National Gallery of Art (NGA)","857686","Charcoal on paper, 23 5/8 x 18 1/4 inches",1915,0],[8246,"No. 5 Special","1915","National Gallery of Art (NGA)","857704","Charcoal on paper, 24 x 18 1/2 inches",1915,0],[8247,"No. 7 Special","1915","National Gallery of Art (NGA)","857673","Charcoal on paper, 24 x 18 1/2 inches",1915,0],[8248,"No. 3 – Special","1915","National Gallery of Art (NGA)","857681","Charcoal on paper, 24 x 18 1/2 inches",1915,0],[8249,"No. 4 Special","1915","National Gallery of Art (NGA)","857668","Charcoal on paper, 24 1/4 x 18 1/2 inches",1915,0],[8250,"Early Abstraction","1915","Milwaukee Art Museum","862546","Charcoal on paper, 24 x 18 5/8 inches",1915,0],[8251,"Early No. 2","1915","The Menil Collection","858954","Charcoal on paper, 24 x 18 1/2 inches",1915,0],[8252,"No. 12 – Special","1915","National Gallery of Art (NGA)","857674","Charcoal on paper, 24 1/8 x 18 1/2 inches",1915,0],[8253,"No. 20 – From Music – Special","1915","National Gallery of Art (NGA)","857667","Charcoal on paper, 13 1/2 x 11 inches",1915,0],[8254,"No. 9 Special","1915","The Menil Collection","858955","Charcoal on paper, 24 3/4 x 19 inches",1915,0],[8255,"Untitled","1915","Amon Carter Museum of American Art","857651","Charcoal on paper, 24 1/4 x 18 3/4 inches",1915,0],[8256,"Second, Out Of My Head","1915","National Gallery of Art (NGA)","857670","Charcoal on paper, 24 x 18 1/2 inches",1915,0],[8257,"No. 32 – Special","1915","Smithsonian American Art Museum","823905","Pastel on paper, 14 1/2 x 20 inches",1915,0],[23,"Evening","1916","Georgia O'Keeffe Museum","","Watercolor on paper, 8 7/8 x 12 inches",1916,0],[29,"Pink and Blue Mountain","1916","Georgia O'Keeffe Museum","789924","Watercolor on paper, 8 13/16 x 11 15/16 inches",1916,0],[33,"Abstraction with Curve and Circle","1915–1916","Georgia O'Keeffe Museum","","Charcoal on paper, 23 3/4 x 18 3/8 inches",1916,0],[61,"Blue II","1916","Georgia O'Keeffe Museum","789949","Watercolor on paper, 27 7/8 x 22 1/4 inches",1916,0],[65,"Abstraction (7/10)","1916","Georgia O'Keeffe Museum","725257","White lacquered bronze, 10 x 10 x1 1/2 inches",1916,0],[105,"Sunrise and Little Clouds No. II","1916","Georgia O'Keeffe Museum","789917","Watercolor on paper, 8 7/8 x 12 inches",1916,0],[149,"Black Lines","1916","Georgia O'Keeffe Museum","","Watercolor on paper, 24 1/2 x 18 1/2 inches",1916,0],[160,"Untitled (Windmill)","1916","Georgia O'Keeffe Museum","789887","Watercolor and graphite on paper, 4 3/4 x 3 5/8 inches",1916,0],[161,"Untitled (Windmills)","1916","Georgia O'Keeffe Museum","789886","Watercolor and graphite on paper, 3 5/8 x 4 3/4 inches",1916,0],[172,"Blue Hill No. II","1916","Georgia O'Keeffe Museum","789923","Watercolor on paper, 8 7/8 x 11 15/16 inches",1916,0],[572,"Untitled (House and Landscape)","1916","Georgia O'Keeffe Museum","790807","Graphite on paper, 5 x 3 3/8 inches",1916,0],[573,"Untitled (Houses and Landscape)","1916","Georgia O'Keeffe Museum","789789","Watercolor on paper, 8 7/8 x 12 inches",1916,0],[574,"Untitled (Abstraction)","1916","Georgia O'Keeffe Museum","790847","Graphite on paper, 8 x 6 1/2 inches",1916,0],[575,"Untitled (Boy)","1916","Georgia O'Keeffe Museum","789786","Watercolor on paper, 12 x 8 7/8 inches",1916,0],[576,"Untitled (Girl)","1916","Georgia O'Keeffe Museum","789787","Watercolor on paper, 12 x 8 7/8 inches",1916,0],[577,"Untitled (Landscape)","1916","Georgia O'Keeffe Museum","790848","Graphite on paper, 3 3/8 x 5 inches",1916,0],[578,"Untitled (Landscape)","1916","Georgia O'Keeffe Museum","789885","Graphite and watercolor on paper, 5 x 3 3/8 inches",1916,0],[600,"Untitled (Tent Door at Night)","1916","Georgia O'Keeffe Museum","790810","Graphite on paper, 4 x 5 1/4 inches",1916,0],[984,"Drawing","1915–1916","Georgia O'Keeffe Museum","","Charcoal on paper, 24 3/4 x 18 1/2 inches",1916,0],[985,"Anything","1916","Georgia O'Keeffe Museum","","Oil on board, 20 x 15 3/4 inches",1916,0],[986,"Untitled (Tent Door at Night)","1916","Georgia O'Keeffe Museum","789950","Watercolor on paper, 19 x 25 inches",1916,0],[987,"Inside the Tent While at U. of Virginia","1916","Georgia O'Keeffe Museum","789780","Oil on canvas, 18 1/4 x 23 5/8 inches",1916,0],[988,"Morning Sky with Houses","1916","Georgia O'Keeffe Museum","789914","Watercolor and graphite on paper, 8 7/8 x 12 inches",1916,0],[7416,"Untitled (Roof with Snow Study Sketch)","1916","Amarillo Museum of Art","713644","Watercolor on paper, 4 x 5 1/2 inches",1916,0],[7417,"Untitled (Roof with Snow Study Sketch)","1916","Amarillo Museum of Art","713645","Watercolor on paper, 4 x 5 1/2 inches",1916,0],[7418,"Roof with Snow","1916","Amarillo Museum of Art","713646","Watercolor on paper, 8 7/8 x 11 7/8 inches",1916,0],[7420,"Train at Night in the Desert","1916","Amarillo Museum of Art","713649","Watercolor on paper, 9 3/4 x 8 1/4 inches",1916,0],[7927,"Abstraction (5/10)","1916","Georgia O'Keeffe Museum","809525","White lacquered bronze, 10 x 10 x1 1/2 inches",1916,0],[7928,"Abstraction (6/10)","1916","Georgia O'Keeffe Museum","725257","White lacquered bronze, 10 x 10 x1 1/2 inches",1916,0],[7929,"Abstraction (8/10)","1916","Georgia O'Keeffe Museum","809570","White lacquered bronze, 10 x 10 x1 1/2 inches",1916,0],[7930,"Abstraction (9/10)","1916","Georgia O'Keeffe Museum","725257","White lacquered bronze, 10 x 10 x1 1/2 inches",1916,0],[7931,"Abstraction (10/10)","1916","Georgia O'Keeffe Museum","809536","White lacquered bronze, 10 x 10 x 1 1/2 inches",1916,0],[7932,"Abstraction","1916","Georgia O'Keeffe Museum","809530","Plaster maquettes, 10 x 10 x 1 1/2 inches",1916,0],[7933,"Abstraction","1916","Georgia O'Keeffe Museum","809552","Plaster maquettes, 10 x 10 x 1 1/2 inches",1916,0],[7934,"Abstraction","1916","Georgia O'Keeffe Museum","809510","Plaster maquettes, 10 x 10 x 1 1/2 inches",1916,0],[8259,"No. 14 Special","1916","National Gallery of Art (NGA)","857682","Charcoal on paper, 24 3/4 x 18 3/4 inches",1916,0],[8260,"First Drawing of the Blue Lines","1916","National Gallery of Art (NGA)","857664","Charcoal on paper, 24 3/4 x 18 7/8 inches",1916,0],[8261,"Blue Lines","1916","Metropolitan Museum of Art (The Met)","884917","Watercolor with graphite on paper, 25 x 19 inches",1916,0],[8262,"Untitled (Abstraction/New York)","1916","Private Collection","793637","Oil on canvas, 23 7/8 x 18 1/4 inches",1916,0],[8263,"Abstraction","1916","Private Collection","713612","Original plaster cast, 10 x 10 x 1 1/2 inches",1916,0],[8264,"Abstraction (1/10)","1916","Georgia O'Keeffe Museum","","White-lacquered bronze",1916,0],[8265,"Abstraction (2/10)","1916","Private Collection","823909","White-lacquered bronze, 10 x 10 x 1 1/2 inches",1916,0],[8266,"Abstraction (3/10)","1916","Private Collection","","White-lacquered bronze, 10 x 10 x 1 1/2 inches",1916,0],[8267,"Abstraction (4/10)","1916","Private Collection","809563","White-lacquered bronze, 10 x 10 x 1 1/2 inches",1916,0],[8275,"Abstraction","1916","Georgia O'Keeffe Museum","809549","Plaster maquettes",1916,0],[8277,"Untitled (Red, Blue, Yellow)","1916","Private Collection","824181","Watercolor on paper, 17 3/4 x 13 1/8 inches",1916,0],[8278,"Untitled (Red, Blue and Green)","1916","Private Collection","793638","Watercolor on paper, 17 1/2 x 13 3/8 inches",1916,0],[8279,"Abstraction, Pale Sun","1916","Private Collection","824184","Watercolor on paper, 17 1/2 x 13 1/2 inches",1916,0],[8280,"Blue, Green and Red","1916","Private Collection","824188","Watercolor on paper, 15 7/8 x 10 7/8 inches",1916,0],[8281,"Red and Green No. I","1916","Private Collection","793641","Watercolor on paper, 12 x 9 inches",1916,0],[8282,"Red and Green No. III","1916","Private Collection","824190","Watercolor on paper, 11 3/4 x 8 3/4 inches",1916,0],[8283,"Red and Green No. IV","1916","Milwaukee Art Museum","862529","Watercolor on paper, 12 x 8 7/8 inches",1916,0],[8284,"Red and Blue No. I","1916","Crystal Bridges Museum of American Art","869307","Watercolor on paper, 12 x 9 inches",1916,0],[8285,"Red and Blue No. II","1916","Private Collection","713617","Watercolor on paper, 11 7/8 x 9 inches",1916,0],[8286,"Blue No. I","1916","Brooklyn Museum of Art","863512","Watercolor and graphite on paper, Japanese gampi*, 15 15/16 x 10 15/16 inches",1916,0],[8287,"Blue No. II","1916","Brooklyn Museum of Art","863516","Watercolor on paper, Japanese gampi*, 15 7/8 x 10 15/16 inches",1916,0],[8288,"Blue No. III","1916","Brooklyn Museum of Art","863515","Watercolor on paper, Japanese gampi*, 15 7/8 x 10 15/16 inches",1916,0],[8289,"Blue No. IV","1916","Brooklyn Museum of Art","863514","Watercolor and graphite on paper, 15 15/16 x 10 15/16 inches",1916,0],[8290,"Untitled (Abstraction)","1916","Greenville County Museum of Art","713623","Charcoal on paper, 24 7/8 x 18 7/8 inches",1916,0],[8291,"Abstraction","1916","Metropolitan Museum of Art (The Met)","884915","Charcoal on paper, 24 1/4 x 18 13/16 inches",1916,0],[8292,"Green Hill","1916","Private Collection","823911","Watercolor on paper, 10 3/4 x 15 1/2 inches",1916,0],[8293,"Landscape, Layered Mountain","1916","Private Collection","824193","Watercolor on paper, 8 3/4 x 11 7/8 inches",1916,0],[8294,"Blue Hill No. 1","1916","National Gallery of Art (NGA)","857676","Watercolor on paper, 9 x 12 inches",1916,0],[8295,"Blue Hills No. III","1916","Private Collection","794741","Watercolor on paper, 12 x 8 3/4 inches",1916,0],[8296,"Tent Door At Night","1916","UNM Art Museum, University of New Mexico","857777","Watercolor on strathmore laid paper, 18 7/8 x 24 3/4 inches",1916,0],[8297,"Untitled (Abstraction)","1916","Museum of Fine Arts (MFA Boston)","794742","Watercolor on paper, 11 13/16 x 8 13/16 inches",1916,0],[8298,"I – Special","1916","National Gallery of Art (NGA)","857671","Charcoal on paper, 24 3/4 x 18 3/4 inches",1916,0],[8299,"No.12 Special","1916","Museum of Modern Art (MoMA)","713638","Charcoal on paper, 24 x 18 7/8 inches",1916,0],[8300,"No. 8 – Special","1916","Whitney Museum of American Art","858541","Charcoal on paper, 24 1/4 x 18 7/8 inches",1916,0],[8301,"Blue I","1916","Private Collection","713640","Watercolor on paper, 30 7/8 x 22 1/4 inches",1916,0],[8302,"Untitled (Abstraction)","1916","Georgia O'Keeffe Museum","789781","Oil on canvas, 24 x 18 1/4 inches",1916,0],[8306,"Train at Night in the Desert","1916","Private Collection","713648","Charcoal on paper, 24 1/4 x 18 1/2 inches",1916,0],[8307,"Train at Night in the Desert","1916","Museum of Modern Art (MoMA)","863552","Watercolor and graphite on paper, 11 7/8 x 8 7/8 inches",1916,0],[8309,"Sunrise","1916","Private Collection","","Watercolor on paper, 8 7/8 x 12 inches",1916,0],[8310,"Morning Sky","1916","Whitney Museum of American Art","858536","Watercolor on paper, 8 7/8 x 12 inches",1916,0],[8311,"Sunrise and Little Clouds No. I","1916","Private Collection","","Watercolor on paper, 9 x 12 inches",1916,0],[8312,"Untitled (After the Ball is Over . . .)","ca. 1916","","713651","Reproduction of Illustration: whereabouts of original unknown",1916,0],[10492,"Morning Sky with Houses and Windmill","1916","","869153","Watercolor on paper, 9 x 12 inches",1916,0],[10493,"Red and Green II","1916","","869154","Watercolor on paper, 12 x 9 inches",1916,0],[10494,"House with Red Sky","1916","","869156","Watercolor on paper, 12 x 9 inches",1916,0],[10623,"Special No. 26","1916","","","Unknown medium, Unknown dimensions",1916,1],[10624,"Untitled","ca. 1916","","","Unknown medium, Unknown dimensions",1916,1],[10625,"Untitled","ca. 1916","","","Unknown medium, Unknown dimensions",1916,1],[10626,"Untitled (Tent Door at Night)","ca. 1916","","","Unknown medium, Unknown dimensions",1916,1],[24,"Nude Series VII","1917","Georgia O'Keeffe Museum","789936","Watercolor on paper, 17 3/4 x 13 1/2 inches",1917,0],[25,"Nude Series, VIII","1917","Georgia O'Keeffe Museum","789937","Watercolor on paper, 18 x 13 1/2 inches",1917,0],[26,"Nude Series XII","1917","Georgia O'Keeffe Museum","789910","Watercolor on paper, 12 x 17 7/8 inches",1917,0],[27,"Nude Series","1917","Georgia O'Keeffe Museum","789878","Watercolor on paper, 12 x 8 15/16 inches",1917,0],[30,"Portrait – W – No. III","1917","Georgia O'Keeffe Museum","789876","Watercolor on paper, 12 x 8 7/8 inches",1917,0],[46,"No. 22 – Special","1916–1917","Georgia O'Keeffe Museum","","Oil on board, 13 1/8 x 17 1/4 inches",1917,0],[62,"Evening Star No. VII","1917","Georgia O'Keeffe Museum","789920","Watercolor on paper, 8 7/8 x 11 7/8 inches",1917,0],[104,"Evening Star No. VI","1917","Georgia O'Keeffe Museum","789916","Watercolor on paper, 8 7/8 x 12 inches",1917,0],[157,"Untitled (Abstraction/Portrait of Paul Strand)","1917","Georgia O'Keeffe Museum","789877","Watercolor on paper, 12 x 8 7/8 inches",1917,0],[601,"Untitled (Palo Duro Canyon)","1916–1917","Georgia O'Keeffe Museum","790809","Graphite on paper, 3 3/8 x 4 7/8 inches",1917,0],[602,"Untitled (Palo Duro Canyon)","1916–1917","Georgia O'Keeffe Museum","790808","Graphite on paper, 4 7/8 x 3 3/8 inches",1917,0],[603,"Untitled (Palo Duro Canyon)","1916–1917","Georgia O'Keeffe Museum","790885","Graphite on paper, 3 3/8 x 4 7/8 inches",1917,0],[604,"Untitled (Palo Duro Canyon)","1916–1917","Georgia O'Keeffe Museum","797101","Graphite on paper, 4 7/8 x 3 3/8 inches",1917,0],[605,"Untitled (Palo Duro Canyon)","1916–1917","Georgia O'Keeffe Museum","797102","Graphite on paper, 4 7/8 x 3 3/8 inches",1917,0],[606,"Untitled (Palo Duro Canyon)","1916–1917","Georgia O'Keeffe Museum","797103","Graphite on paper, 4 7/8 x 3 3/8 inches",1917,0],[607,"Untitled (Palo Duro Canyon)","1916–1917","Georgia O'Keeffe Museum","797104","Graphite on paper, 4 7/8 x 3 3/8 inches",1917,0],[608,"Untitled (Palo Duro Canyon)","1916–1917","Georgia O'Keeffe Museum","797105","Graphite on paper, 3 7/8 x 5 inches",1917,0],[609,"Untitled (Palo Duro Canyon)","1916–1917","Georgia O'Keeffe Museum","790849","Graphite on paper, 3 7/8 x 5 inches",1917,0],[610,"Untitled (Palo Duro Canyon)","1916–1917","Georgia O'Keeffe Museum","794370","Graphite on paper, 3 7/8 x 5 inches",1917,0],[611,"Untitled (Palo Duro Canyon)","1916–1917","Georgia O'Keeffe Museum","794371","Graphite on paper, 3 7/8 x 5 inches",1917,0],[612,"Untitled (Palo Duro Canyon)","1916–1917","Georgia O'Keeffe Museum","794368","Graphite on paper, 3 7/8 x 5 inches",1917,0],[613,"Untitled (Palo Duro Canyon)","1916–1917","Georgia O'Keeffe Museum","794369","Graphite on paper, 3 7/8 x 5 inches",1917,0],[614,"Untitled (Palo Duro Canyon)","1916–1917","Georgia O'Keeffe Museum","795451","Graphite on paper, 7 1/2 x 9 1/4 inches",1917,0],[615,"Untitled (Palo Duro Canyon)","1916–1917","Georgia O'Keeffe Museum","794365","Graphite on paper, 5 3/4 x 6 7/8 inches",1917,0],[616,"Untitled (Palo Duro Canyon)","1916–1917","Georgia O'Keeffe Museum","794364","Graphite on paper, 4 5/8 x 6 1/2 inches",1917,0],[617,"Untitled (Palo Duro Canyon)","1916–1917","Georgia O'Keeffe Museum","794362","Graphite on paper, 3 7/8 x 5 inches",1917,0],[618,"Untitled (Palo Duro Canyon)","1916–1917","Georgia O'Keeffe Museum","794360","Graphite on paper, 5 x 3 7/8 inches",1917,0],[619,"Untitled (Palo Duro Canyon)","1916–1917","Georgia O'Keeffe Museum","794361","Graphite on paper, 4 5/8 x 6 1/2 inches",1917,0],[620,"Untitled (Palo Duro Canyon)","1916–1917","Georgia O'Keeffe Museum","794359","Graphite on paper, 5 3/4 x 6 7/8 inches",1917,0],[621,"Untitled (Study for No.24 – Special)","1916–1917","Georgia O'Keeffe Museum","794358","Graphite on paper, 4 x 5 1/4 inches",1917,0],[622,"Untitled (Still-Life)","1916–1917","Georgia O'Keeffe Museum","","Pen and black ink on paper, 3 1/2 x 2 1/2 inches",1917,0],[623,"Untitled (Abstraction)","1916–1917","Georgia O'Keeffe Museum","794357","Graphite on paper, 8 x 6 1/2 inches",1917,0],[624,"Untitled (Figure)","1916–1917","Georgia O'Keeffe Museum","794356","Graphite on paper, 3 3/8 x 2 7/8 inches",1917,0],[625,"Untitled (Figure)","1916–1917","Georgia O'Keeffe Museum","794355","Graphite on paper, 3 5/8 x 3 inches",1917,0],[626,"Untitled (Colorado Landscape)","1917","Georgia O'Keeffe Museum","794354","Graphite on paper, 4 7/8 x 3 3/8 inches",1917,0],[627,"Untitled (Colorado Landscape)","1917","Georgia O'Keeffe Museum","794352","Red pencil on paper, 8 1/2 x 6 inches",1917,0],[628,"Untitled (Colorado Landscape)","1917","Georgia O'Keeffe Museum","794353","Red pencil on paper, 8 1/2 x 6 inches",1917,0],[629,"Untitled (Colorado Landscape)","1917","Georgia O'Keeffe Museum","794351","Graphite on paper, 4 7/8 x 3 3/8 inches",1917,0],[630,"Untitled (Colorado Landscape)","1917","Georgia O'Keeffe Museum","794350","Graphite on paper, 4 7/8 x 3 3/8 inches",1917,0],[631,"Untitled (Landscape)","1917","Georgia O'Keeffe Museum","794349","Graphite on paper, 4 7/8 x 3 3/8 inches",1917,0],[632,"Untitled (Landscape)","1917","Georgia O'Keeffe Museum","794348","Graphite on paper, 4 7/8 x 3 3/8 inches",1917,0],[989,"No. 24 – Special/No. 24","1916–1917","Georgia O'Keeffe Museum","789836","Oil on canvas, 18 1/4 x 24 inches",1917,0],[990,"Church Bell, Ward, Colorado","1917","Georgia O'Keeffe Museum","786487","Oil on board, 17 3/8 in x 13 7/8 inches",1917,0],[1091,"Canyon with Crows","1917","Georgia O'Keeffe Museum","789900","Watercolor and graphite on paper, 8 7/8 x 12 inches",1917,0],[1092,"Starlight Night","1917","Georgia O'Keeffe Museum","789919","Watercolor and graphite on paper, 8 7/8 x 11 3/4 inches",1917,0],[1285,"Untitled (Colorado Landscape), Adrienne Brugger Sketchbook","1917","Georgia O'Keeffe Museum","801303","Graphite on paper, 11 3/8 x 7 5/8 inches",1917,0],[1286,"Untitled (Colorado Landscape), Adrienne Brugger Sketchbook","1917","Georgia O'Keeffe Museum","801302","Graphite on paper, 11 3/8 x 7 5/8 inches",1917,0],[1287,"Untitled (Colorado Landscape), Adrienne Brugger Sketchbook","1917","Georgia O'Keeffe Museum","801301","Graphite on paper, 11 3/8 x 7 5/8 inches",1917,0],[1288,"Untitled (Colorado Landscape), Adrienne Brugger Sketchbook","1917","Georgia O'Keeffe Museum","801300","Graphite on paper, 11 3/8 x 7 5/8 inches",1917,0],[1289,"Long Lake, Colorado, Adrienne Brugger sketchbook","1917","Georgia O'Keeffe Museum","801467","Watercolor and graphite on paper, 11 3/8 x 7 5/8 inches",1917,0],[1290,"Long Lake, Colorado, Adrienne Brugger sketchbook","1917","Georgia O'Keeffe Museum","801466","Watercolor on paper, 11 7/8 x 5 inches",1917,0],[1291,"Long Lake, Colorado, Adrienne Brugger sketchbook","1917","Georgia O'Keeffe Museum","801465","Watercolor on paper, 11 3/8 x 7 5/8 inches",1917,0],[1292,"Untitled (Colorado Landscape), Adrienne Brugger Sketchbook","1917","Georgia O'Keeffe Museum","801464","Graphite on paper, 11 3/8 x 7 5/8 inches",1917,0],[1293,"Untitled (Colorado Landscape), Adrienne Brugger Sketchbook","1917","Georgia O'Keeffe Museum","801463","Graphite on paper, 11 3/8 x 7 5/8 inches",1917,0],[1294,"Untitled (Landscape), Adrienne Brugger Sketchbook","1917","Georgia O'Keeffe Museum","801462","Watercolor on paper, 11 3/8 x 7 5/8 inches",1917,0],[1295,"Untitled (Landscape), Adrienne Brugger Sketchbook","1917","Georgia O'Keeffe Museum","801461","Watercolor on paper, 11 3/8 x 7 5/8 inches",1917,0],[3865,"Nude No. I","1917","Georgia O'Keeffe Museum","789912","Watercolor on paper, 12 x 8 7/8 inches",1917,0],[3866,"Nude Series II","1917","Georgia O'Keeffe Museum","","Watercolor on paper, 12 x 8 7/8 inches",1917,0],[3867,"Nude Series IX","1917","Georgia O'Keeffe Museum","789915","Watercolor on paper, 12 x 8 7/8 inches",1917,0],[3871,"Nude No. VI","1917","Georgia O'Keeffe Museum","789911","Watercolor on paper, 12 x 8 7/8 inches",1917,0],[3872,"Nude No. III","1917","National Gallery of Art (NGA)","857661","Watercolor on paper, 12 x 8 7/8 inches",1917,0],[3873,"Red Mesa","1917","Georgia O'Keeffe Museum","789901","Watercolor and graphite on paper, 8 3/4 x 12 inches",1917,0],[3874,"Evening Star No. IV","1917","Georgia O'Keeffe Museum","789899","Watercolor on paper, 8 7/8 x 12 inches",1917,0],[7475,"Evening Star No. II","1917","Crystal Bridges Museum of American Art","869300","Watercolor on paper, 8 3/4 x 12 inches",1917,0],[8313,"No. 15 Special","1916–1917","Philadelphia Museum of Art","857720","Charcoal on laid paper, 18 7/8 x 24 3/8 inches",1917,0],[8314,"No. 21 – Special","1916–1917","New Mexico Museum of Art","823914","Oil on board, 13 3/8 x 16 1/8 inches",1917,0],[8315,"No. 20 – Special","1916–1917","Milwaukee Art Museum","862526","Oil on board, 17 3/8 x 13 1/2 inches",1917,0],[8317,"Untitled (Abstraction)","1916–1917","National Gallery of Art (NGA)","857665","Charcoal on paper, 18 1/2 x 24 inches",1917,0],[8318,"Red Landscape","1916–1917","Panhandle-Plains Historical Museum","862565","Oil on board, 24 1/2 x 18 1/2 inches",1917,0],[8319,"Hill, Stream and Moon","1916–1917","Private Collection","713679","Watercolor on paper, 9 x 12 inches",1917,0],[8320,"Untitled (Study for No. 24 – Special)","1916–1917","Private Collection","793813","Graphite on paper, 4 x 6 inches",1917,0],[8321,"Untitled (Study for No. 24 – Special)","1916–1917","Private Collection","793814","Graphite on paper, 4 x 6 inches",1917,0],[8322,"Untitled (Woman with Blue Hat)","1916–1917","Georgia O'Keeffe Museum","857809","Watercolor, gouache, graphite on paper and cardboard, illustration board, 20 x 15 1/2 inches",1917,0],[8323,"Untitled (Woman in Blue Dress)","1916–1917","Private Collection","793647","Watercolor and graphite on paper, 8 3/4 x 6 inches",1917,0],[8325,"Untitled (Abstraction)","1917","Private Collection","713686","Watercolor on paper, 15 1/2 x 17 7/8 inches",1917,0],[8326,"Yellow House","1917","Private Collection","713687","Watercolor on paper, 8 7/8 x 11 7/8 inches",1917,0],[8327,"Chicken in Sunrise","1917","Milwaukee Art Museum","862545","Watercolor on paper, 11 15/16 x 8 3/16 inches",1917,0],[8331,"Seated Nude, XI","1917","Metropolitan Museum of Art (The Met)","884935","Watercolor on paper, 11 15/16 x 8 15/16 inches",1917,0],[8332,"Nude No. IV","1917","Private Collection","793649","Watercolor on paper, 11 7/8 x 8 7/8 inches",1917,0],[8334,"Nude Series V","1917","Philadelphia Museum of Art","857719","Watercolor on wove paper, 11 15/16 x 8 7/8 inches",1917,0],[8335,"Nude Series X","1917","Metropolitan Museum of Art (The Met)","884936","Watercolor on paper, 11 15/16 x 8 15/16 inches",1917,0],[8337,"Untitled (Abstraction/Portrait of Paul Strand)","1917","Private Collection","713697","Watercolor on paper, 12 x 8 7/8 inches",1917,0],[8338,"Untitled (Abstraction/Portrait of Paul Strand)","1917","Private Collection","713698","Watercolor on paper, 12 x 8 7/8 inches",1917,0],[8339,"Portrait – W – No. I","1917","Private Collection","793651","Watercolor on paper, 11 7/8 x 8 3/8 inches",1917,0],[8340,"Portrait – W – No. II","1917","Nelson-Atkins Museum of Art","870058","Watercolor on paper, 12 x 9 inches",1917,0],[8341,"Untitled (Texas Landscape)","1917","Georgia O'Keeffe Museum","793816","Watercolor on paper",1917,0],[8342,"Untitled (Texas Landscape)","1917","Private Collection","793646","Watercolor on paper, 9 x 12 inches",1917,0],[8344,"Evening Star No. I","1917","Private Collection","","Watercolor on paper, 8 7/8 x 11 7/8 inches",1917,0],[8346,"Evening Star No. III","1917","Museum of Modern Art (MoMA)","824827","Watercolor on paper, 8 7/8 x 11 7/8 inches",1917,0],[8348,"Evening Star No. V","1917","McNay Art Museum","857691","Watercolor on paper, 8 5/8 x 11 5/8 inches (sheet)",1917,0],[8349,"Evening Star","1917","Yale University Art Gallery","823922","Watercolor on paper, 13 3/8 x 17 3/4 inches",1917,0],[8350,"Abstraction","1917","Private Collection","713708","Watercolor on paper, 15 3/4 x 10 7/8 inches",1917,0],[8351,"Light Coming on the Plains No. I","1917","Amon Carter Museum of American Art","857662","Watercolor on paper, newsprint*, 11 7/8 x 8 7/8 inches",1917,0],[8352,"No. II Light Coming On the Plains","1917","Amon Carter Museum of American Art","857657","Watercolor on paper, newsprint, 11 7/8 x 8 7/8 inches",1917,0],[8353,"No. III Light Coming on the Plains","1917","Amon Carter Museum of American Art","857658","Watercolor on paper, newsprint*, 11 7/8 x 8 7/8 inches",1917,0],[8354,"Untitled (Colorado Landscape)","1917","Private Collection","793654","Watercolor on rough laid paper*, 11 1/8 x 7 1/2 inches",1917,0],[8355,"Untitled (Long Lake, Colorado)","1917","Private Collection","794745","Watercolor and graphite rough laid paper*, 11 1/4 x 7 5/8 inches",1917,0],[8356,"Untitled (Long Lake, Colorado)","1917","Private Collection","824207","Watercolor on paper, 11 1/2 x 8 1/2 inches",1917,0],[8357,"Pink and Green Mountains No. I","1917","Spencer Museum of Art, The University of Kansas","794746","Watercolor on paper, 8 7/8 x 11 7/8 inches (sheet)",1917,0],[8358,"Pink and Green Mountains No. II","1917","Private Collection","793656","Watercolor on paper, 9 x 12 inches",1917,0],[8359,"Pink and Green Mountains No. III","1917","Milwaukee Art Museum","862527","Watercolor on paper, 8 7/8 x 11 7/8 inches",1917,0],[8360,"Pink and Green Mountain No. IV","1917","Private Collection","794747","Watercolor on paper, 9 x 12 inches",1917,0],[8361,"Pink and Green Mountains No. V","1917","Private Collection","793658","Watercolor on paper, 9 x 12 inches",1917,0],[10495,"Tree","1917","","869155","Watercolor on paper, 20 x 15 inches",1917,0],[10497,"Tree","1917","","869157","Watercolor on paper, 20 x 15 inches",1917,0],[13,"Figures Under Rooftop","1918","Georgia O'Keeffe Museum","789922","Watercolor on paper, 11 15/16 x 8 15/16 inches",1918,0],[14,"Three Women","1918","Georgia O'Keeffe Museum","789898","Watercolor and graphite on paper, 8 7/8 x 6 inches",1918,0],[63,"Window – Red and Blue Sill","1918","Georgia O'Keeffe Museum","789921","Watercolor on paper, 11 15/16 x 8 15/16 inches",1918,0],[64,"Woman with Apron","1918","Georgia O'Keeffe Museum","789893","Watercolor and graphite on paper, 8 3/4 x 6 inches",1918,0],[142,"Untitled (Bowl of Fruit)","1918","Georgia O'Keeffe Museum","789884","Watercolor and graphite on paper, 4 9/16 x 3 1/2 inches",1918,0],[151,"Figure in Black","1918","Georgia O'Keeffe Museum","789890","Watercolor and graphite on paper, 8 7/8 x 6 inches",1918,0],[158,"Untitled (Tree with Green Shade)","1918","Georgia O'Keeffe Museum","789894","Watercolor and graphite on paper, 8 13/16 x 6 inches",1918,0],[163,"Woman with Blue Shawl","1918","Georgia O'Keeffe Museum","789897","Watercolor, graphite, and charcoal on paper, 8 7/8 x 6 inches",1918,0],[164,"Blue Flower","1918","Georgia O'Keeffe Museum","786565","Pastel on paper, 20 x 16 inches",1918,0],[633,"Untitled (Woman with Black Shawl)","1918","Georgia O'Keeffe Museum","789896","Watercolor and graphite on paper, 8 7/8 x 6 inches",1918,0],[634,"Untitled (Bowl of Fruit)","1918","Georgia O'Keeffe Museum","797099","Graphite on paper, 4 1/4 x 2 1/2 inches",1918,0],[635,"Untitled (Abstraction)","1918","Georgia O'Keeffe Museum","794347","Graphite on paper, 4 7/8 x 3 3/8 inches",1918,0],[636,"Untitled (Abstraction)","1918","Georgia O'Keeffe Museum","794346","Graphite on paper, 4 7/8 x 3 3/8 inches",1918,0],[933,"Adrienne Brugger Sketchbook","1917–1918","Georgia O'Keeffe Museum","801356","Graphite on paper, 11 3/8 x 7 5/8 in. (28.9 x 19.4), uneven, sheet (unless otherwise stated)",1918,1],[991,"House with Tree – Green","1918","Georgia O'Keeffe Museum","789908","Watercolor and graphite on paper, 19 x 13 1/8 inches",1918,0],[1163,"Old Tree","1918","Georgia O'Keeffe Museum","789909","Watercolor on paper, 12 x 18 inches",1918,0],[1280,"Untitled (Store, San Antonio), Adrienne Brugger Sketchbook","1918","Georgia O'Keeffe Museum","801306","Graphite on paper, 11 3/8 x 7 5/8 inches",1918,0],[1283,"Untitled (Figure), Adrienne Brugger Sketchbook","1918","Georgia O'Keeffe Museum","801305","Graphite on paper, 11 3/8 x 7 5/8 inches",1918,0],[1284,"Untitled (Figure), Adrienne Brugger Sketchbook","1918","Georgia O'Keeffe Museum","801304","Graphite on paper, 11 3/8 x 7 5/8 inches",1918,0],[3967,"No. 16 Special","1918","National Gallery of Art (NGA)","857701","Charcoal on paper, 24 3/4 x 17 3/4 (62.9 x 45.1) uneven sheet",1918,0],[7421,"House with Tree – Red","1918","New Mexico Museum of Art","885907","Watercolor on rice paper, 16 x 11 inches",1918,0],[8362,"House with Picket Fence","1918","Private Collection","793659","Watercolor and graphite, 9 x 6 inches",1918,0],[8364,"The Flag","1918","Milwaukee Art Museum","862547","Watercolor on paper, 11 15/16 x 8 13/16 inches",1918,0],[8365,"Portrait – Black","1918","Museum of Fine Arts (MFA Boston)","793818","Watercolor on paper, 12 x 9 inches",1918,0],[8366,"Untitled (Leah)","1918","Private Collection","789889","Graphite on paper, 8 7/8 x 6 inches",1918,0],[8367,"Untitled (Leah)","1918","Sheldon Museum of Art, University of Nebraska–Lincoln","858958","Watercolor on paper, Image 12 x 9 1/4 inches ^Sheet 14 7/8 x 11 inches",1918,0],[8368,"Tree and Picket Fence","1918","Milwaukee Art Museum","862544","Watercolor on paper, 17 7/8 x 11 7/8 inches",1918,0],[8369,"The Park at Night","1918","Private Collection","793660","Watercolor on paper, 17 7/8 x 11 7/8 inches",1918,0],[8370,"Lavender Hill with Trees","1918","Private Collection","793661","Watercolor on paper, 8 3/4 x 12 inches",1918,0],[8371,"Trees","1918","Georgia O'Keeffe Museum","857602","Watercolor on paper, 19.5 x 14.5 inches",1918,0],[8372,"Spring","1918","Private Collection","793663","Watercolor on paper, 17 3/4 x 11 3/4 inches",1918,0],[8373,"Tree and Earth","1918","Private Collection","793664","Watercolor on paper, 11 7/8 x 8 3/4 inches",1918,0],[8375,"Cerise and Green","1918","Private Collection","824214","Watercolor on paper, 11 7/8 x 8 3/4 inches",1918,0],[8376,"Series I – No. I","1918","Amon Carter Museum of American Art","857653","Oil on canvas, 19 3/4 x 16 inches",1918,0],[8377,"Series I – No. 3","1918","Milwaukee Art Museum","862535","Oil on board, 20 x 16 inches",1918,0],[8378,"Series 1, No. 4","1918","Lenbachhaus","863454","Oil on fiberboard, 20 x 16 inches",1918,0],[8379,"Over Blue","1918","Memorial Art Gallery of the University of Rochester (MAG)","869122","Pastel on paper, 28 x 22 inches",1918,0],[8380,"Music – Pink and Blue No. I","1918","Seattle Art Museum","863385","Oil on canvas, 35 x 29 inches",1918,0],[8381,"Music, Pink and Blue No. 2","1918","Whitney Museum of American Art","858537","Oil on canvas, 35 x 29 15/16 inches",1918,0],[8382,"Series I – No. 2","1918","Milwaukee Art Museum","862541","Oil on board, 20 x 17 inches",1918,0],[8383,"Untitled (Old Tree)","1918","Private Collection","794749","Watercolor on paper, 11 7/8 x 17 3/4 inches",1918,0],[8384,"Untitled (Old Tree)","1918","Private Collection","824217","Watercolor on paper, 9 x 12 inches",1918,0],[8385,"Untitled (Abstraction)","1918","University of Mississippi Museum","824219","Oil on canvas-covered board, 19 1/4 x 14 inches",1918,0],[8386,"Untitled (Abstraction)","1918","INOVA (Institute of Visual Arts) at University of Wisconsin-Milwaukee's Peck School of the Arts","793668","Oil on Celetex board, 17 7/8 x 14 inches",1918,0],[8387,"Untitled (Abstraction)","1918","Private Collection","793669","Oil on board, 12 x 9 1/2 inches",1918,0],[10498,"Leah","1918","","869158","Watercolor on paper, 15 x 11 inches",1918,0],[10499,"Nude","1918","","869159","Watercolor on paper, 12 x 18 inches",1918,0],[10627,"Untitled","1918","","","Charcoal, Unknown dimensions",1918,1],[10628,"Untitled","ca. 1918","","","Watercolor, Unknown dimensions",1918,1],[18,"Blue Line","1919","Georgia O'Keeffe Museum","","Oil on canvas, 20 3/16 x 17 1/8 inches",1919,0],[37,"Green Lines and Pink","1919","Georgia O'Keeffe Museum","786488","Oil on canvas, 18 x 10 inches",1919,0],[45,"No. 17 – Special","1919","Georgia O'Keeffe Museum","","Charcoal on paper, 19 3/4 x 12 3/4 inches",1919,0],[107,"Red Canna","1919","Private Collection","734474","Oil on canvas, 8 x 6 inches",1919,0],[147,"Black Diagonal","1919","Georgia O'Keeffe Museum","","Charcoal on paper, 24 5/8 x 18 3/4 inches",1919,0],[154,"Series I – From the Plains","1919","Georgia O'Keeffe Museum","786490","Oil on canvas, 27 7/16 x 23 1/2 inches",1919,0],[992,"Series I – No. 10 A","1919","Georgia O'Keeffe Museum","789833","Oil on board, 20 1/8 x 15 7/8 inches",1919,0],[993,"Series I, No. 10","1919","Georgia O'Keeffe Museum","","Oil on canvas, 20 1/8 x 16 1/8 inches ^ ^ ^21 5/16 x 17 5/16 x 2 in. Framed Dimensions 6/6/16",1919,0],[994,"Series I White & Blue Flower Shapes","1919","Georgia O'Keeffe Museum","","Oil on board, 19 7/8 x 15 3/4 inches",1919,0],[1201,"Blue Shapes","1919","Georgia O'Keeffe Museum","","Watercolor on paper, 12 x 8 7/8 inches",1919,0],[8324,"The Frightened Horses and the Inquisitive Fish","1916–1917","","794825","Reproduction of illustration; whereabouts of original unknown.",1919,0],[8388,"Untitled (Red Canna)","1918–1920","Carnegie Museums of Pittsburgh","794750","Watercolor on paper, 19 3/8 x 13 inches",1919,0],[8389,"Red Canna","1918–1920","Yale University Art Gallery","793670","Watercolor on paper, 19 3/8 x 13 inches",1919,0],[8390,"Canna Series","1918–1920","Private Collection","793671","Watercolor on paper, 22 x 13 inches",1919,0],[8391,"Red Canna","1918–1920","Private Collection","824221","Watercolor on paper, 22 x 13 inches",1919,0],[8392,"Canna Lily","1918–1920","Columbus Museum of Art","793823","Watercolor on paper, 22 x 13 inches",1919,0],[8393,"Canna Lily","1918–1920","Private Collection","824224","Watercolor on paper, 22 x 13 inches",1919,0],[8394,"Black Lines","1919","Addison Gallery of American Art, Phillips Academy","869113","Charcoal on paper, 24 5/8 x 18 3/4 inches",1919,0],[8395,"Crazy Day","1919","National Gallery of Art (NGA)","857663","Charcoal on paper, 18 3/4 x 24 1/2 inches",1919,0],[8396,"Series I, No. 7","1919","Milwaukee Art Museum","862530","Oil on canvas, 20 x 16 inches",1919,0],[8397,"Special No. 39","1919","Museum of Modern Art (MoMA)","863554","Charcoal on paper, 19 1/2 x 12 3/4 inches",1919,0],[8398,"Black Spot No. I","1919","Private Collection","713751","Oil on canvas, 24 x 16 inches",1919,0],[8399,"Black Spot, No. 2","1919","Private Collection","713752","Oil on canvas, 24 x 16 inches",1919,0],[8400,"Black Spot No. 3","1919","Buffalo AKG Art Museum","824226","Oil on canvas, 24 x 16 inches",1919,0],[8401,"Abstraction","1919","The Newark Museum of Art","863524","Oil on canvas, 10 x 6 7/8 inches",1919,0],[8402,"Red & Orange Streak/Streak","1919","Philadelphia Museum of Art","857721","Oil on canvas, 27 x 23 inches",1919,0],[8403,"Lake George, Coat and Red","1919","Museum of Modern Art (MoMA)","863573","Oil on canvas, 27 3/8 x 23 1/4 inches",1919,0],[8404,"Series I, No. 8","1919","Lenbachhaus","863455","Oil on canvas, 20 x 16 inches",1919,0],[8405,"59th St. Studio","1919","Private Collection","792261","Oil on canvas, 35 x 29 inches",1919,0],[8406,"Red Canna","1919","High Museum of Art","863542","Oil on board, 12 13/16 x 9 1/2 inches",1919,0],[8407,"Red Canna","1919","Private Collection","713762","Oil on board, 12 x 8 1/2 inches",1919,0],[8408,"Canna","1919","Private Collection","824230","Oil on board, 11 1/2 x 8 1/2 inches",1919,0],[8409,"Untitled (Canna)","1919","Private Collection","793673","Oil on canvas, 8 1/4 x 6 1/4 inches",1919,0],[8410,"White Canna","1919","Private Collection","713764","Oil on board, 10 x 7 1/4 inches",1919,0],[8411,"Pink Gladiolus","1919","Private Collection","824232","Oil on canvas, 7 x 6 inches",1919,0],[8412,"Cannas","1919","Private Collection","793675","Oil on canvas board, 15 1/2 x 10 inches",1919,0],[8413,"Untitled (Canna)","1919","Private Collection","824235","Oil on canvas, 10 x 7 inches",1919,0],[8414,"Red Flower","1919","Norton Museum of Art","862717","Oil on canvas, 20 1/4 x 17 1/2 inches",1919,0],[8415,"Inside Red Canna","1919","Private Collection","793677","Oil on canvas, 22 x 17 inches",1919,0],[8416,"Drawing 18 – Special","1919","Amon Carter Museum of American Art","857648","Charcoal on paper, 26 3/4 x 31 inches",1919,0],[8417,"Untitled (Abstraction)","ca. 1919","UNM Art Museum, University of New Mexico","857783","Oil on canvas, 32 x 25 inches",1919,0],[8418,"Untitled (Self-Portrait – Torso)","ca. 1919","Private Collection","713767","Oil on canvas, 12 1/4 x 10 1/8 inches",1919,0],[9018,"Canna Lily","1919","Private Collection","","Oil on board, 12 x 9 inches",1919,0],[10500,"Canna","1919","","","Oil on canvas, 9 1/2 x 6 3/4 inches",1919,1],[10629,"Abstraction","1919","","869160","Oil on canvas, 20 x 16 inches",1919,0],[10630,"Blue Abstraction","1919","","869161","Oil on canvas, 18 x 10 inches",1919,0],[10631,"Red Canna","1919","Private Collection","869162","Oil on board, 10 x 8 inches",1919,0],[17,"Apple Family – 2","1920","Georgia O'Keeffe Museum","","Oil on canvas, 8 1/8 x 10 1/8 inches",1920,0],[43,"Series I, No. 12","1920","Georgia O'Keeffe Museum","786495","Oil on canvas, 20 1/8 x 17 1/4 inches",1920,0],[995,"Tree with Cut Limb","1920","Georgia O'Keeffe Museum","","Oil on canvas, 20 x 17 inches",1920,0],[1093,"Abstraction, Seaweed and Water – Maine","1920","Georgia O'Keeffe Museum","790019","Pastel on paper, 28 3/8 x 17 3/4 inches",1920,0],[8419,"The Red Maple, Lake George","1919–1921","Private Collection","794017","Oil on canvas, 19 3/4 x 15 3/4 inches",1920,0],[8420,"Backyard at 65th Street","1920","Private Collection","794018","Charcoal on paper, 25 x 18 3/4 inches",1920,0],[8421,"Apples – No. 1","1920","Private Collection","793679","Oil on canvas, 6 x 8 inches",1920,0],[8422,"Apple Family A","1920","Private Collection","794019","Oil on canvas, 10 x 8 inches",1920,0],[8423,"Apple Family I","1920","Private Collection","793680","Oil on canvas, 7 3/4 x 11 inches",1920,0],[8424,"Grapes on White Dish Dark Rim","1920","Private Collection","793681","Oil on canvas, 9 x 9 7/8 inches",1920,0],[8425,"White Pitcher – Red Flower","1920","Private Collection","793682","Oil on canvas, 12 1/4 x 9 1/8 inches",1920,0],[8426,"Pink Spirea","1920","Rhode Island School of Design, Museum of Art","863567","Oil on canvas, 25 1/4 x 10 inches",1920,0],[8427,"Pink Gladiolus","1920","Private Collection","824238","Oil on canvas, 24 1/8 x 10 inches",1920,0],[8428,"Special No. 35","1920","Private Collection","824241","Watercolor on paper, 15 1/2 x 11 1/4 inches",1920,0],[8429,"No. 36 – Special","1920","Private Collection","794751","Watercolor on paper, 15 1/2 x 11 1/4 inches",1920,0],[8430,"No. 37 Special","1920","Private Collection","824244","Watercolor and graphite on paper, 15 1/2 x 11 1/2 inches",1920,0],[8431,"Seaweed No. II","1920","High Museum of Art","863541","Watercolor on paper, 18 5/8 x 12 3/8 inches",1920,0],[8432,"Untitled (Seaweed)","1920","Private Collection","823941","Watercolor on paper, 18 7/8 x 11 1/4 inches",1920,0],[8433,"Maple and Cedar","1920","Milwaukee Art Museum","794754","Oil on canvas, 25 1/4 x 20 1/8 inches",1920,0],[8435,"Plums","ca. 1920","Private Collection","713774","Oil on canvas, 8 7/8 x 11 7/8 inches",1920,0],[8436,"Untitled (Lake George Landscape)","ca. 1920","","857808","Oil on canvas, 16 x 20 inches",1920,0],[8437,"Untitled (Lake George Landscape)","ca. 1920","Private Collection","794755","Oil on canvas, 12 1/4 x 10 inches",1920,0],[8445,"Blue and Green Music","1919–1921","Art Institute of Chicago","871275","Oil on canvas, 23 x 19 inches",1920,0],[10501,"Still Life Zinnias","ca. 1920","","","Watercolor on paper, 11 1/2 x 8 1/4 inches",1920,1],[10632,"Zinnias","ca. 1920","","","Unknown medium, Unknown dimensions",1920,1],[66,"Trees in Autumn","1920–1921","Georgia O'Keeffe Museum","786499","Oil on canvas, 25 3/16 x 20 3/16 inches",1921,0],[144,"Abstraction of Stream","1921","Georgia O'Keeffe Museum","786563","Pastel on paper, 27 3/4 x 17 1/2 inches",1921,0],[159,"Untitled (Two Pears)","1921","Georgia O'Keeffe Museum","790025","Oil on panel, 8 x 10 1/8 inches",1921,0],[996,"Alligator Pear – No. 2","1920–1921","Georgia O'Keeffe Museum","","Oil on canvas, 23 1/4 x 18 inches",1921,0],[997,"Alligator Pears","1920–1921","Georgia O'Keeffe Museum","","Oil on canvas, 23 x 17 inches",1921,0],[998,"3 Zinnias","1921","Georgia O'Keeffe Museum","","Oil on canvas, 6 x 8 inches",1921,0],[1094,"Water Lily","1921","Georgia O'Keeffe Museum","794707","Pastel on paper, 28 ¼ x 17 ½ inches",1921,0],[8438,"4 Dark Red Apples – Black Tray","1920–1921","Private Collection","794020","Oil on canvas, 16 x 12 inches",1921,0],[8439,"Dark Red Apples & Tray No. 2","1920–1921","Private Collection","823944","Oil on canvas board, 12 x 9 inches",1921,0],[8440,"Untitled (Alligator Pears)","1920–1921","National Museum of Women in the Arts","824247","Charcoal on paper, 24 7/8 x 19 inches",1921,0],[8441,"Alligator Pears","1920–1921","Private Collection","794712","Oil on board, 22 1/2 x 16 inches",1921,0],[8442,"Untitled (Leaf)","1920–1921","Private Collection","794711","Watercolor on paper, 15 3/4 x 11 inches",1921,0],[8443,"Special No. 38","1920–1921","Private Collection","793687","Watercolor on paper, 15 1/2 x 11 1/2 inches",1921,0],[8444,"Abstraction","1921","Museo Nacional Thyssen-Bornemisza","873016","Oil on canvas, 28 x 24 inches",1921,0],[8446,"The Red Barns","1921","Georgia Museum of Art","863509","Oil on canvas, 14 x 16 1/16 inches",1921,0],[8447,"Cow Licking","1921","Denver Art Museum","863545","Oil on canvas, 20 x 11 7/8 inches",1921,0],[8448,"Apple Family 3","1921","Milwaukee Art Museum","862531","Oil on canvas, 8 x 11 7/8 inches",1921,0],[8449,"Red Apple on Blue Plate","1921","Private Collection","824250","Oil on canvas, 14 x 16 inches",1921,0],[8451,"Pond Lilies","1921","Arkell Museum at Canajoharie","793688","Pastel on paper, 19 3/4 x 16 inches",1921,0],[8452,"Zinnia","1921","Private Collection","793689","Oil on canvas, 12 x 9 inches",1921,0],[8453,"Flower and Vase","1921","Private Collection","823946","Oil on canvas, 10 x 8 1/4 inches",1921,0],[8454,"Sunflower","1921","Private Collection","793690","Oil on board, 10 x 7 3/4 inches",1921,0],[8455,"Sunflower","1921","Private Collection","886143","Oil on board, 15 x 12 inches",1921,0],[8456,"Lake George with White Birch","1921","Private Collection","824253","Oil on canvas, 25 3/4 x 21 3/8 inches",1921,0],[8457,"Lake George with Crows","1921","National Gallery of Canada","713786","Oil on canvas, 28 1/2 x 25 inches",1921,0],[8458,"Cedar and Red Maple, Lake George","1921","Peabody Essex Museum","794710","Oil on canvas, 18 1/2 x 15 inches",1921,0],[8459,"Apple with Wild Grapes","ca. 1921","University of Saint Joseph","824256","Oil on canvas, 9 x 7 inches",1921,0],[10502,"Line that Curves","1921","","869163","Pastel, 24 1/2 x 18 1/2 inches",1921,0],[10503,"Apple and Pear","1921","","","Oil on board, 6 x 4 inches",1921,1],[10504,"Lake George Reflection","1921","","","Oil on canvas, 60 x 34 inches",1921,1],[10505,"Little Pink Apple","1921","","876451","Pastel, 6 1/2 x 8 1/2 inches",1921,0],[10633,"Apples & Scallops","1921","","","Unknown medium, Unknown dimensions",1921,1],[10634,"Dark Abstraction","1921","","","Unknown medium, Unknown dimensions",1921,1],[10635,"Birch and Blue","ca. 1921","","869164","Pastel, 20 1/2 x 16 1/4 inches",1921,0],[10636,"Dahlia in Jar","1921","","869166","Oil on canvas, 12 x 9 inches",1921,0],[10637,"Four Yellow Apples on Black Dish","ca. 1921","","","Oil on unknown surface, Unknown dimensions",1921,1],[10638,"Tree and Mountain, Lake George","ca. 1921","","869168","Oil on canvas, 24 1/4 x 28 1/4 inches",1921,0],[153,"Pond in the Woods","1922","Georgia O'Keeffe Museum","786564","Pastel on paper, 24 x 18 inches",1922,0],[155,"Skunk Cabbage","1922","Georgia O'Keeffe Museum","786502","Oil on canvas, 18 x 14 inches",1922,0],[170,"The White Wave","1922","Private Collection","713792","Pastel on paper, 19 x 25 inches",1922,0],[637,"Untitled (Skunk Cabbage)","1922","Georgia O'Keeffe Museum","790889","Graphite on paper, 5 x 3 1/2 inches",1922,0],[638,"Untitled (Lake George Reflection)","1922","Georgia O'Keeffe Museum","789888","Graphite on paper, 3 x 5 3/8 inches",1922,0],[999,"Red Maple","1922","Georgia O'Keeffe Museum","","Oil on canvas, 25 x 20 inches",1922,0],[1465,"Untitled (Skunk Cabbage), Brown Sketchbook","1922","Georgia O'Keeffe Museum","801530","Graphite on paper, 6 1/2 x 4 inches",1922,0],[1466,"Untitled (Skunk Cabbage), Brown Sketchbook","1922","Georgia O'Keeffe Museum","801531","Graphite on paper, 6 1/2 x 4 inches",1922,0],[1467,"Untitled (Skunk Cabbage), Brown Sketchbook","1922","Georgia O'Keeffe Museum","801532","Graphite on paper, 6 1/2 x 4 inches",1922,0],[1468,"Untitled (Skunk Cabbage), Brown Sketchbook","1922","Georgia O'Keeffe Museum","801568","Graphite on paper, 6 1/2 x 4 inches",1922,0],[8460,"Little House","1921–1922","Private Collection","824259","Oil on canvas, 18 1/4 x 10 inches",1922,0],[8461,"Apple","1921–1922","Private Collection","824263","Pastel on paper, 8 1/4 x 7 1/4 inches",1922,0],[8462,"Apple","1921–1922","Phoenix Art Museum","863548","Oil on canvas, 6 1/4 x 7 1/2 inches",1922,0],[8463,"Apple on Tray","1921–1922","Private Collection","794714","Oil on canvas, 10 1/2 x 14 1/2 inches",1922,0],[8464,"Red Apple Black Plate","1921–1922","Private Collection","824268","Oil on canvas, 10 x 8 inches",1922,0],[8465,"Pink and Green","1922","Private Collection","793698","Pastel on linen, 16 x 14 inches",1922,0],[8466,"My Shanty","1922","The Phillips Collection","794027","Oil on canvas, 20 1/2 x 27 1/8 inches",1922,0],[8467,"The Green Apple","1922","Birmingham Museum of Art","872341","Oil on canvas, 14 1/8 x 12 1/8 inches",1922,0],[8468,"Untitled (Green Apple on Dark Plate)","1922","Private Collection","713788","Oil on canvas, 8 x 7 inches",1922,0],[8469,"Skunk Cabbage","1922","Williams College Museum of Art","794028","Oil on canvas, 23 5/16 x 16 5/16 inches",1922,0],[8470,"Skunk Cabbage","1922","Private Collection","793700","Oil on board, 25 x 17 inches",1922,0],[8471,"Red Canna with Dark Leaf","1922","Private Collection","794029","Oil on canvas, 18 x 12 inches",1922,0],[8472,"Red Canna with Dark Leaf II","1922","Private Collection","793701","Oil on canvas, 18 x 13 inches",1922,0],[8473,"Green Leaves","1922","Private Collection","793702","Oil on canvas, 22 x 18 1/4 inches",1922,0],[8474,"Purple Leaves","1922","Dayton Art Institute","862554","Oil on canvas board, 9 x 12 inches",1922,0],[8475,"Autumn","1922","Private Collection","824271","Oil on canvas, 10 x 7 inches",1922,0],[8476,"Leaves Under Water","1922","Private Collection","824275","Oil on canvas, 9 1/8 x 6 1/8 inches",1922,0],[8477,"Dark Leaves","1922","Private Collection","794031","Oil on canvas, 13 x 10 inches",1922,0],[8478,"Blue Sea with Rocks","1922","Minneapolis Institute of Arts","793704","Pastel on paper, 19 x 25 inches",1922,0],[8479,"Waves","1922","Private Collection","824278","Pastel on paper mounted to gray cardboard, 19 x 25 inches",1922,0],[8480,"Wave","1922","Private Collection","713793","Pastel on paper, 19 x 25 inches",1922,0],[8481,"A Storm","1922","Metropolitan Museum of Art (The Met)","884930","Pastel on paper, mounted on illustration board, 18 1/4 x 24 3/8 inches",1922,0],[8482,"Lightning at Sea","1922","Museum of Fine Arts (MFA Boston)","794032","Pastel on paper mounted on paperboard, 19 3/8 x 25 9/16 inches",1922,0],[8483,"Sun Water Maine","1922","Private Collection","713795","Pastel on paper mounted to gray cardboard, illustration board*, 20 1/2 x 26 3/4 inches",1922,0],[8484,"Landscape – Lake George, N.Y.","1922","Private Collection","824280","Oil on canvas, 7 x 20 inches",1922,0],[8485,"Mountains to North – Autumn – Lake George, N.Y.","1922","Evansville Museum of Arts, History & Science","858960","Oil on canvas, 8 x 23 inches",1922,0],[8486,"Landscape on Lake George","1922","New Mexico Museum of Art","885905","Oil on canvas, 8 3/4 x 15 13/16 inches",1922,0],[8487,"Lake George","1922","Private Collection","794033","Oil on canvas, 18 x 32 inches",1922,0],[8488,"Lake George Autumn","1922","Private Collection","824286","Oil on canvas, 15 x 27 inches",1922,0],[8489,"Starlight Night, Lake George","1922","Private Collection","794715","Oil on canvas, 16 x 24 inches",1922,0],[8490,"Lake George","1922","San Francisco Museum of Modern Art (SFMOMA)","824288","Oil on canvas, 16 1/2 x 22 inches",1922,0],[8491,"Pool in the Woods, Lake George","1922","Reynolda House Museum of American Art","858562","Pastel on paper, 17 x 27 1/2 inches (image) ^17 1/2 x 27 7/8 inches (sheet)",1922,0],[8492,"Lake George in Woods","1922","Colby College Museum of Art","793711","Pastel on paper, 16 x 13 3/4 inches",1922,0],[8493,"Maple and Cedar, Lake George","1922","Kemper Museum of Contemporary Art","794717","Oil on canvas, 25 1/4 x 20 inches",1922,0],[8494,"MSS Nameplate","1922","","823951","Reproduction of illustration; whereabouts of original unknown",1922,1],[8495,"Spring","ca. 1922","Frances Lehman Loeb Art Center, Vassar College","793712","Oil on canvas, 35 1/2 x 30 3/8 inches",1922,0],[8496,"Flowering Cactus","ca. 1922","Private Collection","793707","Oil on canvas, 35 1/2 x 30 3/8 inches",1922,0],[8497,"Untitled (Lake George)","ca. 1922","Private Collection","793713","Oil on canvas, 6 x 8 inches",1922,0],[10506,"Lake George Autumn","1922","","","Oil on canvas, 16 x 27 inches",1922,1],[10507,"Pink Spirea","ca. 1922","","","Oil on Canvas, 22 x 11 inches",1922,1],[10641,"Blue Bottle","ca. 1922","","869167","Oil on canvas, 10 x 8 inches",1922,0],[68,"Calla Lily in Tall Glass – No. 2","1923","Georgia O'Keeffe Museum","789782","Oil on board, 32 1/8 x 12 inches",1923,0],[103,"Calla Lily Turned Away","1923","Georgia O'Keeffe Museum","790066","Pastel on paper, 14 x 10 7/8 inches",1923,0],[156,"Storm Cloud, Lake George","1923","Georgia O'Keeffe Museum","856020","Oil on canvas, 18 x 30 1/8 inches",1923,0],[167,"Alligator Pears","1923","Private Collection","713804","Oil on canvas, 11 7/8 x 9 7/8 inches",1923,0],[1000,"Alligator Pears","1923","Georgia O'Keeffe Museum","","Oil on panel, 13 3/4 x 9 7/8 inches",1923,0],[7450,"Seaweed","ca. 1923","Private Collection","886139","Oil on canvas, 7 x 7 inches",1923,0],[7457,"Untitled (Alligator Pear in Red Dish)","ca. 1923","Private Collection","886141","Oil on canvas, 10 x 8 inches",1923,0],[7467,"Untitled (Apple and White Dish)","ca. 1923","Private Collection","886146","Oil on canvas, 8 1/8 x 6 1/4 inches",1923,0],[8498,"Ends of Barns","1922–1924","Museum of Fine Arts (MFA Boston)","794718","Oil on canvas, 16 x 22 inches",1923,0],[8499,"Untitled (Barn Rooftops)","1922–1924","Private Collection","793714","Oil on canvasboard, 7 1/2 x 9 3/4 inches",1923,0],[8500,"Pink Moon and Blue Lines","1923","Private Collection","713799","Oil on canvas, 24 7/8 x 21 inches",1923,0],[8501,"Red Lines","1923","Private Collection","713800","Oil on canvas, 25 x 20 inches",1923,0],[8502,"Mask with Golden Apple","1923","Crystal Bridges Museum of American Art","869308","Oil on canvas, 9 1/8 x 16 inches",1923,0],[8503,"Red Pear with Fig","1923","Private Collection","793716","Oil on board, 6 3/4 x 5 1/2 inches",1923,0],[8504,"Pear & Fig","1923","Private Collection","824292","Oil on canvas, 8 x 5 3/4 inches",1923,0],[8505,"Two Figs","1923","Frances Lehman Loeb Art Center, Vassar College","793718","Oil on board, 7 7/8 x 5 7/8 inches",1923,0],[8506,"Fig","1923","Private Collection","713801","Oil on canvas, 7 3/8 x 5 1/2 inches",1923,0],[8507,"Eggplant","1923","Private Collection","824296","Oil on canvas-covered board, 12 x 8 7/8 inches",1923,0],[8508,"Alligator Pear","1923","Private Collection","713802","Pastel on paper, 12 x 10 inches",1923,0],[8509,"Alligator Pears","1923","Private Collection","824299","Pastel on paper mounted to cardboard, illustration board*, 12 x 10 inches",1923,0],[8510,"Alligator Pears","1923","Demuth Museum of Art","863579","Oil on canvas, 9 1/4 x 12 1/2 inches",1923,0],[8511,"Two Dark Alligator Pears on Green","1923","Private Collection","793722","Oil on board, 7 1/4 x 8 7/8 inches",1923,0],[8512,"Alligator Pears","1923","Private Collection","823953","Oil on board, 9 x 12 inches",1923,0],[8513,"Alligator Pears","1923","Private Collection","793723","Oil on canvas, 12 1/4 x 10 1/8 inches",1923,0],[8514,"Anthurium","1923","Deji Art Museum","824303","Oil on canvas, 20 1/2 x 16 1/2 inches",1923,0],[8515,"Calla","1923","Private Collection","793725","Oil on canvas, 32 x 11 1/2 inches",1923,0],[8516,"Calla Lily – Tall Glass – No. 1","1923","Private Collection","793726","Oil on board, 32 x 12 inches",1923,0],[8517,"Calla Lily – with Black","1923","Private Collection","824305","Oil on canvas, 12 x 9 inches",1923,0],[8518,"Calla Lily","1923","Private Collection","793728","Oil on canvas, 12 1/8 x 9 3/8 inches",1923,0],[8519,"Calla Lily with Red Background","1923","Private Collection","824308","Oil on board, 8 1/2 x 6 1/2 inches",1923,0],[8520,"Untitled (Flower)","1923","Pennsylvania Academy of the Fine Arts (PAFA)","862555","Oil on canvas, 12 x 9 7/8 inches",1923,0],[8521,"Untitled (Flower)","1923","","824312","Oil on canvas, 20 1/8 x 10 1/8 inches",1923,0],[8522,"Green Leaves","1923","Private Collection","824315","Oil on canvas, 12 x 9 inches",1923,0],[8523,"Leaves","1923","Private Collection","713808","Oil on canvas, 12 x 9 inches",1923,0],[8524,"Four Dark Red Oak Leaves","1923","Private Collection","793731","Oil on board, 12 x 9 inches",1923,0],[8525,"Four Dark Red Oak Leaves","1923","Private Collection","824318","Oil on canvasboard, 11 7/8 x 8 7/8 inches",1923,0],[8526,"Untitled (Four Dark Red Oak Leaves)","1923","Private Collection","794719","Oil on canvas, 12 1/2 x 9 1/4 inches",1923,0],[8527,"Pink Moon over Water","1923","Smith College Museum of Art","863505","Oil on canvas, 17 x 20 inches",1923,0],[8530,"Untitled (Abstraction)","ca. 1923","Memorial Art Gallery of the University of Rochester (MAG)","869125","Oil on canvas, 20 x 17 inches",1923,0],[8532,"Red Pears, Green Background","1923","Iris & B. Gerald Cantor Center for Visual Arts at Stanford University","869304","Oil on board, 12 1/8 x 9 1/8 inches",1923,0],[10508,"Alligator Pear in White Dish","1923","","869170","Oil on canvas-covered board, 12 x 9 inches",1923,0],[10509,"Calla Lily","1923","","","Oil on canvas-covered board, 12 x 9 inches",1923,1],[10510,"Oak Leaves","1923","","","Oil on board, 10 x 7 1/2 inches",1923,1],[10511,"Seaweed/Autumn","1923","","","Oil on canvas, 18 x 10 inches",1923,1],[10512,"Two Calla Lilies","1923","","869169","Pastel on board, 16 x 10 inches",1923,0],[10642,"Calla Lily","1923","","","Oil on unknown surface, Unknown dimensions",1923,1],[10643,"Canna","1923","","","Possibly graphite, Unknown dimensions",1923,1],[10644,"Canna","1923","","","Unknown medium, Unknown dimensions",1923,1],[10645,"From the Rocks at the Ocean","1923","","","Pastel, Unknown dimensions",1923,1],[10646,"Petunias in Oval No, 2","1923","","","Oil on canvas, Unknown dimensions",1923,1],[10647,"Untitled","1923","","","Unknown medium, Unknown dimensions",1923,1],[10648,"Untitled","1923","","","Unknown medium, Unknown dimensions",1923,1],[10649,"Untitled","1923","","","Unknown medium, Unknown dimensions",1923,1],[10650,"Untitled","1923","","","Unknown medium, Unknown dimensions",1923,1],[10651,"Untitled","1923","","","Unknown medium, Unknown dimensions",1923,1],[10652,"Untitled","ca. 1923","","","Unknown medium, Unknown dimensions",1923,1],[10653,"Untitled","ca. 1923","","","Unknown medium, Unknown dimensions",1923,1],[10654,"Untitled","ca. 1923","","","Unknown medium, Unknown dimensions",1923,1],[10655,"Untitled","ca. 1923","","","Unknown medium, Unknown dimensions",1923,1],[10656,"Untitled","ca. 1923","","","Unknown medium, Unknown dimensions",1923,1],[10657,"Untitled","ca. 1923","","","Unknown medium, Unknown dimensions",1923,1],[10658,"Untitled","ca. 1923","","","Unknown medium, Unknown dimensions",1923,1],[10659,"Untitled","ca. 1923","","","Unknown medium, Unknown dimensions",1923,1],[10660,"Untitled","ca. 1923","","","Unknown medium, Unknown dimensions",1923,1],[3,"Autumn Trees – The Maple","1924","Georgia O'Keeffe Museum","","Oil on canvas, 36 x 30 inches",1924,0],[4,"Petunia No. 2","1924","Georgia O'Keeffe Museum","","Oil on canvas, 36 1/16 x 30 1/8 inches",1924,0],[20,"Corn, No. 2","1924","Georgia O'Keeffe Museum","786506","Oil on canvas, 27 1/4 x 10 inches",1924,0],[1257,"Petunia and Coleus","1924","Private Collection","823958","Oil on canvas, 36 x 30 inches",1924,0],[8531,"Grey Line with Lavender and Yellow","1923–1924","Metropolitan Museum of Art (The Met)","884928","Oil on canvas, 48 x 30 inches",1924,0],[8533,"Pears","1923–1924","Private Collection","793733","Oil on canvas, 18 x 12 inches",1924,0],[8534,"Three Pears – No. 2","1923–1924","Private Collection","793738","Oil on canvas, 18 x 12 inches",1924,0],[8535,"Spring","1923–1924","Art Institute of Chicago","871271","Oil on canvas, 18 x 14 inches",1924,0],[8536,"Grey Lines with Black, Blue and Yellow","1923–1925","The Museum of Fine Arts, Houston (MFA H)","869923","Oil on canvas, 48 x 30 inches",1924,0],[8537,"Portrait of a Day – First Day","1924","Spencer Museum of Art, The University of Kansas","713811","Oil on canvas, 35 x 18 inches",1924,0],[8538,"Portrait of a Day – Second Day","1924","Spencer Museum of Art, The University of Kansas","713812","Oil on canvas, 35 x 18 inches",1924,0],[8539,"Portrait of a Day – 3rd Day","1924","UNM Art Museum, University of New Mexico","857782","Oil on canvas, 32 x 25 inches",1924,0],[8540,"Dark Abstraction","1924","Saint Louis Art Museum","713813","Oil on canvas, 24 7/8 x 20 7/8 inches",1924,0],[8541,"A Celebration","1924","Seattle Art Museum","863386","Oil on canvas, 34 7/8 x 18 inches",1924,0],[8542,"Eggplant","1924","Art Gallery of Ontario","794721","Oil on canvas, 32 1/16 x 12 inches",1924,0],[8543,"Corn Dark","1924","Metropolitan Museum of Art (The Met)","884913","Oil on wood fiberboard, 31 3/4 x 11 7/8 inches",1924,0],[8544,"Corn No. III","1924","Private Collection","823955","Oil on canvas, 29 x 18 inches",1924,0],[8545,"From the Old Garden, No. 2","1924","Private Collection","793741","Oil on canvas, 35 x 18 inches",1924,0],[8546,"Flower Abstraction","1924","Whitney Museum of American Art","858539","Oil on canvas, 48 1/8 x 30 inches",1924,0],[8547,"Calla Lilies","1924","Private Collection","713818","Oil on canvas, 16 x 12 inches",1924,0],[8548,"Calla Lilies","1924","Private Collection","794723","Oil on board, 32 x 11 3/4 inches",1924,0],[8549,"Petunias in Oval","1924","Private Collection","793742","Oil on canvas-covered board, 16 x 13 inches",1924,0],[8550,"Autumn Leaves","1924","Columbus Museum of Art","794040","Oil on canvas, 20 1/4 x 16 3/8 inches",1924,0],[8551,"Pattern of Leaves","1924","The Phillips Collection","794275","Oil on canvas, 22 1/8 x 18 1/8 inches",1924,0],[8552,"Leaf Motif, No. 1","1924","Private Collection","794724","Oil on canvas, 32 x 18 inches",1924,0],[8553,"Leaf Motif, No. 2","1924","McNay Art Museum","857652","Oil on canvas, 35 x 18 inches",1924,0],[8554,"Lake George","1924","Private Collection","823960","Oil on canvas, 18 x 35 inches",1924,0],[8555,"Red, Yellow and Black Streak","1924","Musée National d'Art Moderne","713821","Oil on canvas, 39 7/8 x 32 inches",1924,0],[8556,"From the Lake, No. I","1924","Des Moines Art Center","863342","Oil on canvas, 36 x 30 inches",1924,0],[8557,"From the Lake, No. 3","1924","Philadelphia Museum of Art","857732","Oil on canvas, 36 x 30 inches",1924,0],[8558,"The Chestnut Red","1924","Kemper Museum of Contemporary Art","794727","Oil on canvas, 36 x 30 inches",1924,0],[8559,"The Chestnut Grey","1924","Private Collection","794042","Oil on canvas, 36 x 30 1/8 inches",1924,0],[8560,"Autumn Trees – The White Birch","1924","Private Collection","823963","Oil on canvas, 36 x 30 inches",1924,0],[10513,"The Flagpole","1924","","869171","Oil on canvas, 35 x 18 inches",1924,0],[10514,"From the Old Garden No. I","1924","","878354","Oil on canvas, 36 x 30 inches",1924,1],[10515,"Leaves in Vase","1924","","869172","Oil on canvas, 10 x 7 inches",1924,0],[10661,"Autumn Trees – The Maple","1924","","","Oil on canvas, 30 x 36 inches",1924,1],[10662,"Eggplant","1924","","","Unknown medium, 16 x 12 inches",1924,1],[10679,"Untitled","ca. 1924","","","Unknown medium, Unknown dimensions",1924,1],[10680,"Untitled","ca. 1924","","","Unknown medium, Unknown dimensions",1924,1],[10681,"Untitled","ca. 1924","","","Unknown medium, Unknown dimensions",1924,1],[10682,"Untitled","ca. 1924","","","Unknown medium, Unknown dimensions",1924,1],[10683,"Untitled","ca. 1924","","","Unknown medium, Unknown dimensions",1924,1],[8,"Flagpole","1925","Georgia O'Keeffe Museum","","Oil on canvas, 35 x 18 1/8 inches",1925,0],[69,"Canna Leaves","1925","Georgia O'Keeffe Museum","786510","Oil on canvas, 26 x 11 inches",1925,0],[70,"Untitled (Purple Petunia)","1925","Georgia O'Keeffe Museum","","Oil on canvas board, 7 1/4 x 7 1/4 inches",1925,0],[639,"Untitled (New York Street with Moon)","1925","Georgia O'Keeffe Museum","789875","Graphite on paper, 11 x 8 1/2 inches",1925,0],[1416,"Untitled (Radiator Building), Pelican I Sketchbook","1920s","Georgia O'Keeffe Museum","801814","Graphite on paper, 7 x 4 5/8 inches",1925,0],[8561,"Red Canna","1924–1925","Private Collection","885893","Oil on canvas, 29 x 18 inches",1925,0],[8563,"Pink Tulip","1925","Georgia O'Keeffe Museum","856043","Oil on canvas, 31 3/4 x 12 inches",1925,0],[8564,"Grey and White","1925","Private Collection","713826","Oil on canvas, 16 x 12 inches",1925,0],[8565,"Untitled (Grey and White)","ca. 1925","","794824","Reproduction of painting (see cat. no. 479) ^Published by Cheney Silks as an advertising poster",1925,0],[8566,"Red and Pink","1925","Harvard Art Museums","794729","Oil on canvas, 16 x 12 1/2 inches",1925,0],[8567,"Untitled (Red and Pink)","ca. 1925","","713827","Reproduction of painting (see cat. no. 480) Published by Cheney Silks as an advertising poster",1925,0],[8568,"New York Street with Moon","1925","Museo Nacional Thyssen-Bornemisza","873018","Oil on canvas, 48 x 30 inches",1925,0],[8569,"Untitled (Grapefruit and Endive)","1925","Denver Art Museum","863544","Oil on canvas, 8 1/8 x 10 1/2 inches",1925,0],[8570,"Pink and Yellow Tulips","1925","Private Collection","824345","Oil on board, 9 3/4 x 6 5/8 inches",1925,0],[8571,"Pink Petunias in a White Glass","1925","Private Collection","793746","Oil on canvas, 10 x 7 inches",1925,0],[8572,"Petunia – (Lake George)","1925","Private Collection","793747","Oil on board, 10 x 7 inches",1925,0],[8573,"Untitled (Petunia)","1925","San Francisco Museum of Modern Art (SFMOMA)","794045","Oil on board, 10 x 7 inches",1925,0],[8574,"Petunia","1925","Denver Art Museum","863543","Oil on canvas, 20 x 10 inches",1925,0],[8575,"Black and Purple Petunias","1925","Private Collection","824348","Oil on board, 20 x 25 inches",1925,0],[8576,"Petunias","1925","Fine Arts Museums of San Francisco","863460","Oil on hardboard, 18 x 30 inches",1925,0],[8577,"Petunia","1925","Private Collection","793749","Oil on canvas, 18 x 22 inches",1925,0],[8578,"Purple Petunias","1925","The Newark Museum of Art","863526","Oil on canvas, 15 7/8 x 13 inches",1925,0],[8579,"Untitled (Petunias)","1925","Private Collection","794733","Oil on board, 7 1/4 x 6 inches",1925,0],[8580,"Squash Blossoms I","1925","Smith College Museum of Art","863507","Oil on board, 18 x 14 inches",1925,0],[8581,"Squash Blossom No. II","1925","Private Collection","793751","Oil on canvas, 18 x 14 inches",1925,0],[8582,"Squash Blossom","1925","Private Collection","793752","Oil on canvas, 18 x 14 inches",1925,0],[8583,"Yellow Sweet Peas","1925","Private Collection","713832","Pastel on paper, 26 1/2 x 19 1/4 inches",1925,0],[8584,"Maple Leaves","1925","Private Collection","878355","Oil on canvas, 10 1/4 x 8 1/4 inches",1925,0],[8585,"Fall Maple Leaves","1925","Rhode Island School of Design, Museum of Art","793754","Oil on canvas, 15 7/8 x 13 inches",1925,0],[8586,"Red and Brown Leaves","1925","Milwaukee Art Museum","793755","Oil on canvas, 25 x 19 3/4 inches",1925,0],[8587,"Lake George – Mountain to the North","1925","Private Collection","824353","Oil on canvas, 18 x 32 inches",1925,0],[8588,"Grey Lake George","1925","Private Collection","801978","Oil on canvas, 22 x 36 inches",1925,0],[8589,"Birch and Pine Trees – Pink","1925","Colby College Museum of Art","824360","Oil on canvas, 36 x 22 inches",1925,0],[8590,"Birch and Pine Tree No. 1","1925","Philadelphia Museum of Art","857718","Oil on canvas, 35 x 22 inches",1925,0],[8591,"Birch and Pine Tree, No. 2","1925","Rahr-West Art Museum","871229","Oil on canvas, 36 x 22 inches",1925,0],[8592,"White Birch","1925","Crystal Bridges Museum of American Art","869309","Oil on canvas, 36 x 30 inches",1925,0],[8593,"Birch Trees","1925","Saint Louis Art Museum","794047","Oil on canvas, 36 x 30 inches",1925,0],[8594,"White Birch","1925","Amon Carter Museum of American Art","857645","Oil on canvas, 36 x 30 inches",1925,0],[8595,"Grey Tree, Lake George","1925","Metropolitan Museum of Art (The Met)","884924","Oil on canvas, 36 x 30 inches",1925,0],[10518,"White Birch Trees","ca. 1925","","","Oil on canvas, 25 x 20 inches",1925,1],[10684,"Autumn White Cloud","1925","","","Oil on canvas, Unknown dimensions",1925,1],[10685,"Birch and Pine Tree No. 3","1925","","869174","Oil on canvas, 36 x 30 inches",1925,0],[10686,"Brown Marigold","1925","","","Oil on canvas, 7 1/2 x 9 1/2 inches",1925,1],[10687,"Calla","1925","","","Oil on canvas, 32 x 12 inches",1925,1],[10688,"Canna Leaves","1925","","869173","Oil on canvas, 24 x 12 inches",1925,0],[10689,"Yellow Birch with Blue","1925","","869175","Oil on canvas, 36 x 30 inches",1925,0],[10690,"Brown Mallison","ca. 1925","","869177","Unknown medium, Unknown dimensions",1925,0],[10691,"58th Street Studio Bathroom","ca. 1925","","","Oil on canvas, Unknown dimensions",1925,1],[10692,"Red Poppies","ca. 1925","","","Unknown medium, Unknown dimensions",1925,1],[10693,"Untitled (Blue Abstraction)","ca. 1925","","","Unknown medium, Unknown dimensions",1925,0],[10694,"Untitled (Brown Abstraction)","ca. 1925","","869179","Unknown medium, Unknown dimensions",1925,0],[10695,"Untitled (Green Abstraction)","ca. 1925","","869180","Unknown medium, Unknown dimensions",1925,0],[67,"Canna Red and Orange","1926","Private Collection","823985","Oil on canvas, 20 x 16 inches",1926,0],[71,"A Street","1926","Private Collection","886140","Oil on canvas, 48 1/8 x 29 7/8 inches",1926,0],[148,"The Black Iris","1926","Georgia O'Keeffe Museum","","Oil on canvas, 9 x 7 inches",1926,0],[1001,"Clam and Mussel","1926","Georgia O'Keeffe Museum","790026","Oil on canvas, 9 x 7 inches",1926,0],[1002,"Tan Clam Shell with Seaweed","1926","Georgia O'Keeffe Museum","","Oil on canvas, 9 x 7 inches",1926,0],[7735,"The Barns, Lake George","1926","Georgia O'Keeffe Museum","","Oil on canvas, 21 x 32 ¼ inches",1926,0],[8562,"Blue Flower","1924–1928","Private Collection","824335","Oil on board, 11 3/4 x 9 1/2 inches",1926,0],[8597,"Abstraction","1926","Whitney Museum of American Art","858551","Oil on canvas, 30 3/16 x 18 1/4 inches",1926,0],[8599,"Barn","1926","Private Collection","824370","Oil on canvas, 7 x 7 inches",1926,0],[8600,"Untitled (New York)","1926","Fine Arts Museums of San Francisco","863459","Charcoal on paper, 24 1/2 x 18 3/4 inches",1926,0],[8601,"Shelton Hotel, N.Y., No. I","1926","Private Collection","794050","Oil on canvas, 32 x 17 inches",1926,0],[8602,"The Shelton with Sunspots, N.Y.","1926","Art Institute of Chicago","871278","Oil on canvas, 48 1/4 x 30 1/4 inches",1926,0],[8603,"City Night","1926","Minneapolis Institute of Arts","823978","Oil on canvas, 48 x 30 inches",1926,0],[8604,"New York – Night","1926","Museum of Fine Arts, St. Petersburg","863341","Oil on canvas, 32 1/2 x 12 inches",1926,0],[8605,"East River with Sun","1926","Private Collection","713848","Pastel on paper, 11 1/4 x 28 inches",1926,0],[8606,"East River – No. 1","1926","Wichita Art Museum","862551","Oil on canvas, 12 1/8 x 32 1/8 inches",1926,0],[8607,"East River From the Shelton, No. III","1926","Frances Lehman Loeb Art Center, Vassar College","884919","Oil on canvas, 11 13/16 x 32 5/16 inches",1926,0],[8608,"Tan Clam Shell with Kelp","1926","Private Collection","793764","Oil on canvas, 8 x 11 inches",1926,0],[8609,"Slightly Open Clam Shell","1926","The Wadsworth","869999","Pastel on cardboard, 18 1/2 x 13 inches",1926,0],[8610,"Open Clam Shell","1926","Dallas Museum of Art","863443","Oil on canvas, 20 1/8 x 9 1/8 inches",1926,0],[8611,"Closed Clam Shell","1926","Dallas Museum of Art","863442","Oil on canvas, 20 1/8 x 9 1/8 inches",1926,0],[8612,"Shell and Old Shingle I/Shell and Old Shingle No. I","1926","Museum of Fine Arts (MFA Boston)","792250","Oil on canvas, 9 x 7 inches",1926,0],[8613,"Shell & Old Shingle II/Shell and Old Shingle No. II","1926","Museum of Fine Arts (MFA Boston)","823983","Oil on canvas, 30 1/4 x 18 1/8 inches",1926,0],[8614,"Shell & Old Shingle III/Shell and Old Shingle No. 3","1926","Museum of Fine Arts (MFA Boston)","713853","Oil on panel, 10 3/4 x 6 inches",1926,0],[8615,"Shell and Old Shingle IV/Shell and Old Shingle No. 4","1926","Museum of Fine Arts (MFA Boston)","824375","Oil on panel, 9 3/4 x 7 inches",1926,0],[8616,"Shell and Old Shingle V","1926","Museo Nacional Thyssen-Bornemisza","873019","Oil on canvas, 30 x 18 inches",1926,0],[8617,"Shell and Old Shingle VI","1926","Saint Louis Art Museum","794062","Oil on canvas, 30 x 18 inches",1926,0],[8618,"Shell & Shingle Series VII","1926","Museum of Fine Arts (MFA Boston)","794802","Oil on canvas, 21 x 32 inches",1926,0],[8619,"Cos Cob","1926","Fred Jones Jr. Museum of Art at the University of Oklahoma","862716","Oil on canvas, 16 x 12 inches",1926,0],[8620,"Autum Leaf with White Flower","1926","Private Collection","794060","Oil on canvas, 20 x 9 inches",1926,0],[8621,"White Flowers","1926","UNM Art Museum, University of New Mexico","857779","Oil on canvas, 32 x 12 inches",1926,0],[8622,"Pansy","1926","Brooklyn Museum of Art","863577","Oil on canvas, 27 1/8 x 12 1/4 inches",1926,0],[8623,"Yellow Calla","1926","Smithsonian American Art Museum","713854","Oil on board, 9 1/4 x 12 1/2 inches",1926,0],[8624,"L. K. White Calla and Roses","1926","Private Collection","793765","Oil on canvas, 30 x 48 inches",1926,0],[8625,"Untitled (White Iris)","1926","Private Collection","794804","Oil on canvas, 23 3/4 x 20 inches",1926,0],[8626,"Iris","1926","University of Saint Joseph","793766","Oil on board, 9 1/4 x 12 1/2 inches",1926,0],[8627,"Red Canna","1926","Private Collection","794058","Oil on board, 9 1/4 x 12 1/2 inches",1926,0],[8628,"Black Iris","1926","Private Collection","824378","Oil on canvas, 16 x 12 inches",1926,0],[8629,"Black Iris","1926","Metropolitan Museum of Art (The Met)","884932","Oil on canvas, 36 x 29 7/8 inches",1926,0],[8630,"Black Petunia and White Morning Glory I","1926","Private Collection","792251","Oil on canvas, 36 x 30 inches",1926,0],[8631,"Black Petunia and White Morning Glory II","1926","Private Collection","824385","Oil on canvas, 9 1/4 x 12 1/2 inches",1926,0],[8632,"White Flower","1926","The Cleveland Museum of Art","886043","Oil on canvas, 35 13/16 x 29 3/4 inches",1926,0],[8633,"Untitled (Poppies)","1926","Private Collection","794055","Oil on canvas, 6 x 8 inches",1926,0],[8634,"Pink Tulip","1926","Baltimore Museum of Art","869317","Oil on canvas, 36 x 30 inches",1926,0],[8635,"White Sweet Peas","1926","Private Collection","713858","Pastel on paper, 25 x 19 inches",1926,0],[8636,"Lake George Blue","1926","Private Collection","824394","Oil on canvas, 18 x 30 inches",1926,0],[8639,"The Red Maple at Lake George","1926","Private Collection","793773","Oil on canvas, 36 x 30 inches",1926,0],[8641,"Untitled (Tulip)","ca. 1926","Brooklyn Museum of Art","863519","Oil on canvas, 24 x 9 inches",1926,0],[10516,"Two Calla Lilies","1925–1926","","869176","Oil on canvas, 9 1/4 x 12 3/4 inches",1926,0],[10696,"East River from the Shelton","1926","","869181","Oil on canvas, 12 x 32 inches",1926,0],[10697,"The Shelton at Night","1926","","869182","Oil on canvas, 48 x 30 inches",1926,0],[10698,"Skunk Cabbage Spring","1926","","","Oil on canvas, Unknown dimensions",1926,1],[10699,"Yellow Apples and Pear","1926","","","Unknown medium, Unknown dimensions",1926,1],[10700,"Yellow Calla Lily","1926","","869184","Pastel, 15 x 12 inches",1926,0],[7,"Calla Lily for Alfred","1927","Georgia O'Keeffe Museum","","Oil on canvas board, 12 x 6 inches",1927,0],[16,"Abstraction White Rose","1927","Georgia O'Keeffe Museum","","Oil on canvas, 36 x 30 inches",1927,0],[21,"Dark Iris No. III","1927","Georgia O'Keeffe Museum","786567","Pastel on paper, 20 1/4 x 9 inches",1927,0],[145,"Abstraction White","1927","Georgia O'Keeffe Museum","789785","Oil on canvas, 34 x 14 inches",1927,0],[545,"Untitled (Skunk Cabbage)","ca. 1927","Private Collection","823995","Oil on board, 12 x 16\" (30.5 x 40.6cm)",1927,0],[1003,"Small Poppy with Vine I","ca. 1927","Georgia O'Keeffe Museum","789873","Charcoal on paper, 10 7/8 x 8 1/2 inches",1927,0],[1004,"Small Poppy with Vine II","ca. 1927","Georgia O'Keeffe Museum","789872","Charcoal on paper, 10 7/8 x 8 1/2 inches",1927,0],[8596,"Red Canna","1925–1928","University of Arizona Museum of Art","866540","Oil on canvas mounted to Masonite, 35 3/4 x 29 3/4 inches",1927,0],[8637,"Blue Wave Maine","1927","Private Collection","793771","Oil on canvas, 20 x 27 inches",1927,0],[8642,"Line and Curve","1927","National Gallery of Art (NGA)","857690","Oil on canvas, 31 15/16 x 16 1/14 inches",1927,0],[8643,"Abstraction Blue","1927","Museum of Modern Art (MoMA)","863571","Oil on canvas, 40 1/4 x 30 inches",1927,0],[8644,"Black Abstraction","1927","Metropolitan Museum of Art (The Met)","884914","Oil on canvas, 30 x 40 1/4 inches",1927,0],[8645,"Lake George Barns","1927","Walker Art Center","862389","Oil on canvas, 21 3/16 x 32 1/16 inches",1927,0],[8646,"East River","1927","Private Collection","713864","Pastel on paper, 11 1/4 x 28 1/2 inches",1927,0],[8647,"Radiator Bldg – Night, New York","1927","Crystal Bridges Museum of American Art","869311","Oil on canvas, 48 x 30 inches",1927,0],[8648,"Grapes, No. 2","1927","Private Collection","793775","Oil on canvas, 16 x 12 inches",1927,0],[8649,"Grapes on White Plate","1927","Private Collection","824400","Oil on canvas, 7 x 11 inches",1927,0],[8650,"Peach","1927","Yale University Art Gallery","824402","Oil on canvas, 7 x 10 inches",1927,0],[8651,"Peach and Glass","1927","Philadelphia Museum of Art","857716","Oil on canvas, 9 1/8 x 6 1/16 inches",1927,0],[8652,"Pink Daisy with Iris","1927","Colby College Museum of Art","793777","Oil on canvasboard, 9 3/4 x 6 inches",1927,0],[8653,"Dark Iris","1927","Colorado Springs Fine Arts Center at Colorado College","824406","Oil on canvas, 32 x 12 inches",1927,0],[8655,"Calla Lily","1927","Oklahoma City Museum of Art (OKCMOA)","863886","Oil on canvas, 20 x 9 inches",1927,0],[8656,"White Calla Lily","1927","Private Collection","886137","Oil on canvas, 32 x 17 inches",1927,0],[8657,"Yellow Calla Lily – No. 3","1927","Private Collection","794807","Oil on canvas, 9 1/2 x 7 1/4 inches",1927,0],[8658,"Red Cannas","1927","Amon Carter Museum of American Art","857660","Oil on canvas, 36 1/8 x 30 1/8 inches",1927,0],[8659,"White Pansy","1927","The Cleveland Museum of Art","886038","Oil on canvas, 36 1/8 x 30 1/16 inches",1927,0],[8660,"White Petunia with Salvia No. II","1927","Private Collection","824409","Oil on canvas, 8 x 11 inches",1927,0],[8661,"Purple Petunias","1927","Private Collection","793780","Oil on canvas, 29 3/4 x 35 7/8 inches",1927,0],[8662,"Untitled (Pink Poppy)","1927","Private Collection","824412","Oil on canvas, 8 x 11 3/4 inches",1927,0],[8663,"Red Poppy","1927","Private Collection","713867","Oil on canvas, 7 x 9 inches",1927,0],[8664,"Oriental Poppies","1927","Frederick R. Weisman Art Museum","713868","Oil on canvas, 30 3/16 x 40 3/16 inches",1927,0],[8665,"White Rose with Larkspur No. I","1927","Private Collection","824415","Oil on canvas, 36 x 30 inches",1927,0],[8666,"White Rose with Larkspur No. II","1927","Museum of Fine Arts (MFA Boston)","713869","Oil on canvas, 40 x 30 inches",1927,0],[8667,"Pink Sweet Peas","1927","Private Collection","823992","Pastel on paper, 27 1/2 x 21 3/4 inches",1927,0],[8668,"White Rose, Abstraction with Pink","1927","Private Collection","794809","Oil on canvas, 36 x 30 inches",1927,0],[8669,"Ballet Skirt or Electric Light","1927","Art Institute of Chicago","871282","Oil on canvas, 36 1/16 x 30 inches",1927,0],[8670,"Dark Iris No. 2","1927","Private Collection","794812","Oil on canvas, 32 x 21 inches",1927,0],[8671,"Seaweed","1927","Iris & B. Gerald Cantor Center for Visual Arts at Stanford University","869302","Oil on canvas, 9 x 7 inches",1927,0],[8672,"Autumn Leaf II","1927","Private Collection","824419","Oil on canvas, 32 x 21 inches",1927,0],[8673,"Autumn Leaves No. 2","1927","Private Collection","886138","Oil on canvas, 32 x 21 inches",1927,0],[8674,"Lake George Autumn","1927","Milwaukee Art Museum","862540","Oil on canvas, 17 x 32 inches",1927,0],[8675,"The Red Hills with Sun","1927","The Phillips Collection","713874","Oil on canvas, 27 x 32 inches",1927,0],[8676,"Red Maple (or Fall Leaves)","1927","Private Collection","793783","Oil on canvas, 36 x 30 inches",1927,0],[8677,"Skunk Cabbage","ca. 1927","Montclair Art Museum","862562","Oil on board, 14 3/4 x 12 3/4 inches",1927,0],[9000,"Yellow Calla","1927","Private Collection","793770","Oil on canvas, 42 x 16 inches",1927,0],[10519,"White Petunia with Salvia No. I","1927","","","Oil on canvas, 6 7/8 x 6 7/8 inches",1927,1],[10701,"Pink Rose","1927","","","Oil on canvas, Unknown dimensions",1927,1],[10702,"Rose and Delphinium","1927","","","Unknown medium, Unknown dimensions",1927,1],[10703,"White Petunia with Salvia III","1927","","869183","Oil on canvas, 31 3/4 x 21 inches",1927,0],[6,"Calla Lilies on Red","1928","","725598","Oil on canvas, 32 1/8 x 17 1/8 inches",1928,0],[72,"Shell No. 2","1940","Georgia O'Keeffe Museum","","Oil on board, 9 1/4 x 7 1/4 inches",1928,0],[73,"Red Barn in Wheatfield","1928","Georgia O'Keeffe Museum","790033","Oil on canvas board, 9 x 12 inches",1928,0],[8678,"East River No. I","1927–1928","New Jersey State Museum","793785","Oil on canvas, 27 x 22 inches",1928,0],[8679,"Abstraction No. VI","1928","Private Collection","794814","Oil on canvas, 32 x 21 inches",1928,0],[8680,"Abstraction – Alexius","1928","Private Collection","823998","Oil on canvas, 36 x 30 inches",1928,0],[8681,"Red Barn","1928","Private Collection","713880","Oil on board, 24 x 36 inches",1928,0],[8682,"River, New York","1928","Metropolitan Museum of Art (The Met)","713881","Oil on canvas, 12 x 32 inches",1928,0],[8683,"East River from the 30th Story of the Shelton Hotel","1928","New Britain Museum of American Art","793786","Oil on canvas, 30 1/4 x 48 inches",1928,0],[8685,"Shell No. I","1928","National Gallery of Art (NGA)","857684","Oil on canvas, 7 x 7 inches",1928,0],[8686,"Shell I","1928","UNM Art Museum, University of New Mexico","857780","Oil on masonite, 9 3/8 x 7 3/8 inches",1928,0],[8687,"Red Pepper, Green Grapes","1928","Private Collection","824428","Oil on board, 8 1/4 x 11 1/4 inches",1928,0],[8688,"Plums in Dish","1928","Private Collection","824431","Oil on canvas, 7 x 9 inches",1928,0],[8689,"Skunk Cabbage","1928","Private Collection","794069","Oil on canvas, 32 x 17 inches",1928,0],[8690,"2 Calla Lilies on Pink","1928","Philadelphia Museum of Art","857717","Oil on canvas, 40 x 30 inches",1928,0],[8691,"Calla Lilies with Red Anemone","1928","Private Collection","824434","Oil on board, 48 1/4 x 29 3/4 inches",1928,0],[8692,"Calla","1928","Private Collection","793791","Oil on board, 12 x 7 inches",1928,0],[8693,"Calla Lily on Grey","1928","Museum of Fine Arts (MFA Boston)","794813","Oil on canvas, 31 7/8 x 17 inches",1928,0],[8694,"Single Lily with Red","1928","Whitney Museum of American Art","858550","Oil on wood, 12 x 6 5/16 inches",1928,0],[8695,"Untitled (Bleeding Heart)","1928","Museum of International Folk Art","824436","Graphite on paper, 6 1/4 x 4 15/16 inches",1928,0],[8696,"Bleeding Heart","1928","Private Collection","794811","Oil on canvas, 13 1/2 x 11 1/2 inches",1928,0],[8697,"Untitled (Flower)","1928","Private Collection","824439","Oil on canvas, 10 1/8 x 7 1/8 inches",1928,0],[8698,"Red Poppy","1928","Private Collection","793793","Oil on canvas, 36 5/16 x 30 3/16 inches",1928,0],[8699,"Red Poppy","1928","Museum of Fine Arts, St. Petersburg","863339","Oil on canvas, 30 x 36 inches",1928,0],[8700,"White Rose","1928","Phoenix Art Museum","863546","Oil on canvas, 11 5/8 x 7 3/16 inches",1928,0],[8701,"2 Yellow Leaves","1928","Brooklyn Museum of Art","863521","Oil on canvas, 40 x 30 1/8 inches",1928,0],[8702,"Brown and Tan Leaves","1928","Private Collection","793795","Oil on canvas, 40 x 30 inches",1928,0],[8703,"Yellow Hickory Leaves with Daisy","1928","Art Institute of Chicago","871277","Oil on canvas, 29 7/8 x 39 7/8 inches",1928,0],[8704,"Abstraction – White Hill","1928","Private Collection","793796","Oil on canvas, 16 x 20 inches",1928,0],[8705,"Wave, Night","1928","Addison Gallery of American Art, Phillips Academy","824443","Oil on canvas, 30 x 36 inches",1928,0],[8706,"Last Yellow White Birch","1928","Private Collection","793797","Oil on canvas, 36 x 29 3/4 inches",1928,0],[9335,"Ritz Tower","1928","Georgia O'Keeffe Museum","","Oil on canvas, 40 1/4 x 14 inches",1928,0],[10517,"New York, N.Y.","1925–1930","","","Charcoal on paper, 25 x 19 inches",1928,1],[10520,"Pink and Yellow Leaves","1928","","869186","Oil on canvas, 20 x 16 inches",1928,0],[10521,"Red Canna","1928","","","Oil on canvas, 12 x 16 inches",1928,1],[10704,"A Christmas Present","1928","","","Oil on canvas, 16 x 12 inches",1928,1],[10705,"L. G. Pink Rose","1928","","","Oil on canvas, 9 x 6 inches",1928,1],[10706,"Seaweed and Sea Bean","1928","","","Oil on unknown surface, 6 1/4 x 3 1/2 inches",1928,1],[74,"Untitled (Cross)","1929","Georgia O'Keeffe Museum","790784","Graphite on paper, 9 15/16 x 6 5/8 inches",1929,0],[75,"Untitled (Ranchos Church)","1929","Georgia O'Keeffe Museum","794515","Graphite on paper, 6 5/8 x 9 15/16 inches",1929,0],[546,"Ranchos Church, Taos","1929","The Phillips Collection","713899","Oil on canvas, 24 x 36 inches",1929,0],[547,"Ranchos Church No. I","1929","Norton Museum of Art","862718","Oil on canvas, 18 3/4 x 24 inches",1929,0],[549,"Taos Pueblo","1929","Eiteljorg Museum of American Indians and Western Art","794091","Oil on canvas, 24 x 40 inches",1929,0],[641,"Ranchos Church","1929","Georgia O'Keeffe Museum","794516","Graphite on paper, 8 1/2 x 10 inches",1929,0],[642,"Untitled (Dead Tree Bear Lake Taos)","1929","Georgia O'Keeffe Museum","794518","Graphite on paper, 10 7/8 x 8 1/2 inches",1929,0],[643,"Untitled (Dead Tree Bear Lake Taos)","1929","Georgia O'Keeffe Museum","794517","Graphite on paper, 7 x 4 5/8 inches",1929,0],[644,"Untitled (Landscape)","1929","Georgia O'Keeffe Museum","794519","Graphite on paper, 4 5/8 x 7 inches",1929,0],[1086,"Hill and Mesa – Alcalde III","1929","Georgia O'Keeffe Museum","790850","Graphite on paper, 8 x 11 5/8 inches",1929,0],[1202,"Untitled (New York)","1925–1932","Georgia O'Keeffe Museum","797106","Graphite on paper, 7 7/8 x 6 inches",1929,0],[1203,"Untitled (New York)","1925–1932","Georgia O'Keeffe Museum","794507","Graphite on paper, 7 7/8 x 6 inches",1929,0],[1204,"Untitled (New York)","1925–1932","Georgia O'Keeffe Museum","794509","Graphite on paper, 7 7/8 x 6 inches",1929,0],[1205,"Untitled (New York)","1925–1932","Georgia O'Keeffe Museum","794510","Graphite on paper, 7 7/8 x 6 inches",1929,0],[1206,"Untitled (New York)","1925–1932","Georgia O'Keeffe Museum","794511","Graphite on paper, 7 7/8 x 6 inches",1929,0],[1207,"Untitled (New York)","1925–1932","Georgia O'Keeffe Museum","794512","Graphite on paper, 7 7/8 x 6 inches",1929,0],[1208,"Untitled (New York)","1925–1932","Georgia O'Keeffe Museum","794513","Graphite on paper, 6 x 7 7/8 inches",1929,0],[1209,"Untitled (New York)","1925–1932","Georgia O'Keeffe Museum","794514","Graphite on paper, 6 x 7 7/8 inches",1929,0],[1335,"Untitled (Cross), Schneider sketchbook","1929","Georgia O'Keeffe Museum","857171","Graphite on paper, 7 7/8 x 5 in (20 x 12.7 cm), sheet",1929,0],[1337,"Untitled (Cross), Schneider sketchbook","1929","Georgia O'Keeffe Museum","857174","Graphite on paper, 7 7/8 x 5 in (20 x 12.7 cm), sheet",1929,0],[1338,"Untitled (Cross), Schneider Sketchbook","1929","Georgia O'Keeffe Museum","857281","Graphite on paper, 7 7/8 x 5 inches",1929,0],[1340,"Untitled (Cross), Schneider sketchbook","1929","Georgia O'Keeffe Museum","857278","Graphite on paper, 7 7/8 x 5 in (20 x 12.7 cm), sheet",1929,0],[1348,"Untitled (Cross), Schneider Sketchbook","1929","Georgia O'Keeffe Museum","857283","Graphite on paper, 7 7/8 x 5 inches",1929,0],[8707,"New York, Night","1928–1929","Sheldon Museum of Art, University of Nebraska–Lincoln","858957","Oil on canvas, 40 1/8 x 19 3/16 inches",1929,0],[8708,"3 Eggs in Pink Dish","1928–1929","New Mexico Museum of Art","885903","Oil on canvas, 12 x 32 inches",1929,0],[8709,"Abstraction","1929","Private Collection","713890","Oil on board, 21 x 15 inches",1929,0],[8710,"Abstraction Red and Black, Night","1929","Private Collection","824001","Oil on board, 12 5/8 x 9 3/4 inches",1929,0],[8711,"At the Rodeo, New Mexico","1929","Private Collection","713892","Oil on canvas, 40 x 30 inches",1929,0],[8712,"Grey Blue & Black – Pink Circle","1929","Dallas Museum of Art","863441","Oil on canvas, 36 x 48 inches",1929,0],[8713,"Pink Abstraction","1929","Phoenix Art Museum","863547","Oil on canvas, 36 x 30 inches",1929,0],[8714,"Farmhouse Window and Door","1929","Museum of Modern Art (MoMA)","863553","Oil on canvas, 40 x 30 inches",1929,0],[8715,"Pink Dish and Green Leaves","1929","Private Collection","794816","Pastel on board, Gil Tedge Pastel Board, No. 8. Becker New Canaan, Connecticut*, 22 x 28 inches",1929,0],[8716,"Lake George Barn","1929","Private Collection","886135","Oil on canvas, 18 x 32 inches",1929,0],[8717,"Untitled (Taos Studio)","1929","Private Collection","824004","Graphite on paper, 9 1/4 x 6 1/4 inches",1929,0],[8718,"Untitled (Taos Studio)","1929","Georgia O'Keeffe Museum","857601","Watercolor on paper, 6 11/16 x 10 3/16 inches",1929,0],[8719,"Untitled (Taos Studio)","1929","Private Collection","713896","Watercolor and graphite on paper, 6 5/8 x 9 5/8 inches",1929,0],[8720,"Untitled (Taos Studio)","1929","Georgia O'Keeffe Museum","793799","Watercolor on paper, 9 3/4 x 6 1/2 inches",1929,0],[8721,"Gate of an Adobe Church, New Mexico","1929","Carnegie Museums of Pittsburgh","713897","Oil on canvas, 20 x 16 inches",1929,0],[8722,"Untitled (Ranchos Church)","1929","Private Collection","824446","Graphite on paper, 6 1/8 x 9 inches",1929,0],[8723,"Ranchos Church, No. 3","1929","Private Collection","824448","Oil on canvas, 15 x 11 inches",1929,0],[8724,"Black Cross","1929","Art Institute of Chicago","871284","Oil on canvas, 39 1/8 x 30 inches",1929,0],[8725,"Black Cross with Stars and Blue","1929","Georgia O'Keeffe Museum","856019","Oil on canvas, 40 x 30 inches",1929,0],[8727,"Grey Cross with Blue","1929","Albuquerque Museum","862561","Oil on canvas, 36 x 24 inches",1929,0],[8728,"Porcelain Rooster","1929","Private Collection","713907","Pastel on paper, 15 x 8 inches",1929,0],[8729,"The Wooden Virgin","1929","Milwaukee Art Museum","856132","Oil on canvas, 23 1/4 x 10 1/8 inches",1929,0],[8730,"White Flower","1929","The Cleveland Museum of Art","886039","Oil on canvas, 30 x 36 inches",1929,0],[8731,"Yellow Cactus","1929","Dallas Museum of Art","863439","Oil on canvas, 30 x 42 inches",1929,0],[8732,"Grey and Brown Leaves","1929","Milwaukee Art Museum","862533","Oil on canvas, 36 x 30 inches",1929,0],[8733,"Oak Leaves, Pink and Grey","1929","Frederick R. Weisman Art Museum","824455","Oil on canvas, 33 1/8 x 18 inches",1929,0],[8734,"Oak Leaves, Pink and Grey","1929","Private Collection","793805","Oil on canvas, 12 x 9 inches",1929,0],[8735,"My Autumn","1929","Private Collection","824848","Oil on canvas, 40 x 30 inches",1929,0],[8736,"After a Walk Back of Mabel's","1929","Private Collection","713910","Oil on canvas, 40 x 30 inches",1929,0],[8737,"New Mexico Near Taos","1929","Private Collection","824461","Oil on canvas board, 18 x 24 inches",1929,0],[8738,"Dead Tree Bear Lake Taos","1929","Art Bridges","824015","Oil on canvas, 32 x 17 inches",1929,0],[8739,"Trees at Glorieta, New Mexico","1929","Private Collection","","Oil on canvas, 30 x 40 inches",1929,0],[8740,"D. H. Lawrence Pine Tree","1929","The Wadsworth","870000","Oil on canvas, 31 x 39 1/8 inches",1929,0],[8741,"Black Maple Trunk – Yellow Leaves","1929","Private Collection","794817","Oil on canvas, 40 x 29 3/4 inches",1929,0],[8804,"Untitled (Taos Landscape)","1929","Private Collection","793850","Watercolor on paper, 6 x 9 1/2 inches ^6 5/8 x 10 inches",1929,0],[9164,"Cross with Red Sky","1929","Private Collection","824010","Oil on canvas, 40 x 32 inches",1929,0],[10522,"The China Cock","1929","","869185","Oil on canvas, 15 x 14 inches",1929,0],[10707,"Near Alcalde N.M.","1929","","869188","Oil on canvas, 7 x 16 inches",1929,0],[76,"Church Steeple","1930","Georgia O'Keeffe Museum","786517","Oil on canvas, 30 1/8 x 16 1/16 inches",1930,0],[77,"Black Mesa Landscape, New Mexico/Out Back of Marie's II","1930","Georgia O'Keeffe Museum","789784","Oil on canvas, 24 1/4 x 36 1/4 inches",1930,0],[99,"Black Hollyhock Blue Larkspur","1930","Georgia O'Keeffe Museum","786518","Oil on canvas, 30 1/8 x 40 inches",1930,0],[146,"Bear Lake, New Mexico","1930","Georgia O'Keeffe Museum","","Oil on canvas, 24 x 9 inches",1930,0],[548,"Soft Grey Alcalde Hill","1929–1930","Hirshhorn Museum and Sculpture Garden","794094","Oil on canvas, 10 1/8 x 24 1/8 inches",1930,0],[550,"Dark Mesa with Pink Sky","1930","Amon Carter Museum of American Art","857656","Oil on canvas, 16 x 29 7/8 inches",1930,0],[551,"Hills Before Taos","1930","Montgomery Museum of Fine Arts","794082","Oil on canvas, 16 x 30 inches",1930,0],[552,"Near Abiquiú, N.M. 2","1930","Metropolitan Museum of Art (The Met)","884923","Oil on canvas, 10 x 24 1/8 inches",1930,0],[553,"New Mexican Landscape","1930","Michele and Donald D'Amour Museum of Fine Arts, Springfield Museums","862552","Oil on canvas, 16 1/4 x 30 inches",1930,0],[554,"New Mexico Landscape and Sand Hills","1930","Private Collection","886131","Oil on canvas, 16 x 30 inches",1930,0],[560,"New Mexico Landscape, Mesa with Low Hills","1930","Private Collection","794084","Oil on canvas, 10 x 15 inches",1930,0],[561,"Red Hills Beyond Abiquiú","1930","Eiteljorg Museum of American Indians and Western Art","824485","Oil on canvas, 30 x 36 inches",1930,0],[562,"Rust Red Hills","1930","Private Collection","794083","Oil on canvas, 16 x 30 inches",1930,0],[563,"Taos Mountain, New Mexico","1930","Hood Museum of Art, Dartmouth College","863448","Oil on canvas, 16 x 30 inches",1930,0],[645,"Untitled (Landscape)","1929–1930","Georgia O'Keeffe Museum","794520","Graphite on paper, 7 7/8 x 6 inches",1930,0],[646,"Untitled (Tree)","1929–1930","Georgia O'Keeffe Museum","797107","Graphite on paper, 7 7/8 x 6 inches",1930,0],[647,"Untitled (Tree)","1929–1930","Georgia O'Keeffe Museum","797108","Black pen on paper, 7 7/8 x 6 inches",1930,0],[648,"Untitled (Landscape)","ca. 1930","Georgia O'Keeffe Museum","794521","Graphite on paper, 6 x 7 7/8 inches",1930,0],[649,"Untitled (Landscape)","ca. 1930","Georgia O'Keeffe Museum","797109","Graphite on paper, 6 x 7 7/8 inches",1930,0],[650,"Untitled (Landscape)","ca. 1930","Georgia O'Keeffe Museum","794522","Graphite on paper, 6 x 7 7/8 inches",1930,0],[651,"Untitled (Landscape)","ca. 1930","Georgia O'Keeffe Museum","794523","Graphite on paper, 6 x 7 7/8 inches",1930,0],[652,"Untitled (Landscape)","ca. 1930","Georgia O'Keeffe Museum","794524","Graphite on paper, 6 x 7 7/8 inches",1930,0],[935,"Beverly Spiral Sketchbook","1929–1930","Georgia O'Keeffe Museum","801508","Cardboard and metal with graphite on paper, 3 7/8 x 4 7/8 inches",1930,1],[981,"Untitled (Church, New Mexico), Schneider Sketchbook","1929–1930","Georgia O'Keeffe Museum","857153","Graphite on paper, 7 7/8 x 5 inches",1930,0],[1085,"Hill – Alcalde I","1929–1930","Georgia O'Keeffe Museum","799134","Graphite on paper, 8 x 11 5/8 inches",1930,0],[1090,"Untitled (New Mexico Landscape)","1930","Georgia O'Keeffe Museum","857582","Graphite on paper, 12 x 17 7/8 inches",1930,0],[1301,"Untitled (Abstraction), Schneider Sketchbook","1929–1930","Georgia O'Keeffe Museum","857156","Graphite on paper, 5 x 7 7/8 inches",1930,0],[1302,"Untitled (Abstraction), Schneider Sketchbook","1929–1930","Georgia O'Keeffe Museum","857154","Graphite on paper, 5 x 7 7/8 inches",1930,0],[1303,"Untitled (New Mexico Landscape), Schneider sketchbook","1929–1930","Georgia O'Keeffe Museum","857158","Graphite on paper, 5 x 7 7/8 in (12.7 x 20 cm)",1930,0],[1304,"Untitled (New Mexico Landscape), Schneider sketchbook","1929–1930","Georgia O'Keeffe Museum","857160","Graphite on paper, 5 x 7 7/8 in (12.7 x 20 cm)",1930,0],[1305,"Untitled (New Mexico Landscape), Schneider sketchbook","1929–1930","Georgia O'Keeffe Museum","857162","Graphite on paper, 5 x 7 7/8 in (12.7 x 20 cm)",1930,0],[1306,"Untitled (New Mexico Landscape), Schneider sketchbook","1929–1930","Georgia O'Keeffe Museum","857164","Graphite on paper, 5 x 7 7/8 in (12.7 x 20 cm)",1930,0],[1307,"Untitled (New Mexico Landscape), Schneider sketchbook","1929–1930","Georgia O'Keeffe Museum","857167","Graphite on paper, 5 x 7 7/8 in (12.7 x 20 cm)",1930,0],[1308,"Untitled (New Mexico Landscape), Schneider sketchbook","1929–1930","Georgia O'Keeffe Museum","857168","Graphite on paper, 5 x 7 7/8 in (12.7 x 20 cm)",1930,0],[1309,"Untitled (New Mexico Landscape), Schneider sketchbook","1929–1930","Georgia O'Keeffe Museum","857170","Graphite on paper, 5 x 7 7/8 in (12.7 x 20 cm)",1930,0],[1310,"Untitled (New Mexico Landscape), Schneider sketchbook","1929–1930","Georgia O'Keeffe Museum","857172","Graphite on paper, 5 x 7 7/8 in (12.7 x 20 cm)",1930,0],[1311,"Untitled (New Mexico Landscape), Schneider sketchbook","1929–1930","Georgia O'Keeffe Museum","857289","Graphite on paper, 5 x 7 7/8 in (12.7 x 20 cm)",1930,0],[1312,"Untitled (New Mexico Landscape), Schneider sketchbook","1929–1930","Georgia O'Keeffe Museum","857290","Graphite on paper, 5 x 7 7/8 in (12.7 x 20 cm)",1930,0],[1313,"Untitled (New Mexico Landscape), Schneider sketchbook","1929–1930","Georgia O'Keeffe Museum","857276","Graphite on paper, 5 x 7 7/8 in (12.7 x 20 cm)",1930,0],[1314,"Untitled (New Mexico Landscape), Schneider sketchbook","1930","Georgia O'Keeffe Museum","857279","Graphite on paper, 5 x 7 7/8 in (12.7 x 20 cm), sheet",1930,0],[1315,"Untitled (New Mexico Landscape), Schneider Sketchbook","1930","Georgia O'Keeffe Museum","857280","Graphite on paper, 5 x 7 7/8 inches",1930,0],[1316,"Untitled (New Mexico Landscape), Schneider Sketchbook","1929–1930","Georgia O'Keeffe Museum","857282","Graphite on paper, 5 x 7 7/8 inches",1930,0],[1317,"Untitled (New Mexico Landscape), Schneider Sketchbook","1929–1930","Georgia O'Keeffe Museum","857285","Graphite on paper, 5 x 7 7/8 inches",1930,0],[1318,"Untitled (New Mexico Landscape), Schneider Sketchbook","1929–1930","Georgia O'Keeffe Museum","857284","Graphite on paper, 5 x 7 7/8 inches",1930,0],[1319,"Untitled (New Mexico Landscape), Schneider Sketchbook","1929–1930","Georgia O'Keeffe Museum","857286","Graphite on paper, 5 x 7 7/8 inches",1930,0],[1320,"Untitled (New Mexico Landscape), Schneider Sketchbook","1929–1930","Georgia O'Keeffe Museum","857287","Graphite on paper, 5 x 7 7/8 inches",1930,0],[1321,"Untitled (New Mexico Landscape), Schneider Sketchbook","1929–1930","Georgia O'Keeffe Museum","857288","Graphite on paper, 7 7/8 x 5 inches",1930,0],[1323,"Untitled (Figures), Schneider Sketchbook","1929–1930","Georgia O'Keeffe Museum","857176","Graphite on paper, 7 7/8 x 5 inches",1930,0],[1324,"Untitled (New Mexico Landscape), Schneider Sketchbook","1929–1930","Georgia O'Keeffe Museum","857177","Graphite on paper, 5 x 7 7/8 inches",1930,0],[1325,"Untitled (New Mexico Landscape), Schneider Sketchbook","1929–1930","Georgia O'Keeffe Museum","857175","Graphite on paper, 5 x 7 7/8 inches",1930,0],[1326,"Untitled (New Mexico Landscape), Schneider Sketchbook","1929–1930","Georgia O'Keeffe Museum","857152","Graphite on paper, 5 x 7 7/8 inches",1930,0],[1327,"Untitled (Taos Pueblo Church), Schneider Sketchbook","1929–1930","Georgia O'Keeffe Museum","857155","Graphite on paper, 7 7/8 x 5 inches",1930,0],[1328,"Untitled (Taos Pueblo Church), Schneider sketchbook","1929–1930","Georgia O'Keeffe Museum","857157","Graphite on paper, 7 7/8 x 5 in (20 x 12.7 cm)",1930,0],[1329,"Untitled (New Mexico Landscape), Schneider sketchbook","1929–1930","Georgia O'Keeffe Museum","857159","Graphite on paper, 5 x 7 7/8 in (12.7 x 20 cm), sheet",1930,0],[1330,"Untitled (New Mexico Landscape), Schneider sketchbook","1929–1930","Georgia O'Keeffe Museum","857161","Graphite on paper, 5 x 7 7/8 in (12.7 x 20 cm), sheet",1930,0],[1331,"Untitled (New Mexico Landscape), Schneider sketchbook","1929–1930","Georgia O'Keeffe Museum","857163","Graphite on paper, 5 x 7 7/8 in (12.7 x 20 cm), sheet",1930,0],[1332,"Untitled (New Mexico Landscape), Schneider sketchbook","1929–1930","Georgia O'Keeffe Museum","857165","Graphite on paper, 5 x 7 7/8 in",1930,0],[1333,"Untitled (New Mexico Landscape), Schneider sketchbook","1929–1930","Georgia O'Keeffe Museum","857166","Graphite on paper, 5 x 7 7/8 in (12.7 x 20 cm), sheet",1930,0],[1334,"Untitled (New Mexico Landscape), Schneider sketchbook","1929–1930","Georgia O'Keeffe Museum","857169","Graphite on paper, 5 x 7 7/8 in (12.7 x 20 cm), sheet",1930,0],[1336,"Untitled (Ranchos Church), Schneider sketchbook","1929–1930","Georgia O'Keeffe Museum","857173","Graphite on paper, 5 x 7 7/8 in (12.7 x 20 cm), sheet",1930,0],[1339,"Untitled (Ranchos Church), Schneider sketchbook","1929–1930","Georgia O'Keeffe Museum","857277","Graphite on paper, 5 x 7 7/8 in (12.7 x 20 cm), sheet",1930,0],[1349,"Untitled (New Mexico Landscape), Beverly Spiral Sketchbook","1929–1930","Georgia O'Keeffe Museum","801460","Graphite on paper, 4 7/8 x 3 7/8 inches",1930,0],[1350,"Untitled (New Mexico Landscape), Beverly Spiral Sketchbook","1929–1930","Georgia O'Keeffe Museum","801459","Graphite on paper, 4 7/8 x 3 7/8 inches",1930,0],[1351,"Untitled (Tree), Beverly Spiral Sketchbook","1929–1930","Georgia O'Keeffe Museum","801458","Graphite on paper, 4 7/8 x 3 7/8 inches",1930,0],[1352,"Untitled (New Mexico Landscape), Beverly Spiral Sketchbook","1929–1930","Georgia O'Keeffe Museum","801457","Graphite on paper, 3 7/8 x 4 7/8 in (9.8 x 12.4 cm), sheet",1930,0],[1353,"Untitled (New Mexico Landscape), Beverly Spiral Sketchbook","1929–1930","Georgia O'Keeffe Museum","801456","Graphite on paper, 4 7/8 x 3 7/8 inches",1930,0],[1354,"Untitled (New Mexico Landscape), Beverly Spiral Sketchbook","1929–1930","Georgia O'Keeffe Museum","801455","Graphite on paper, 3 7/8 x 4 7/8 inches",1930,0],[1355,"Untitled (New Mexico Landscape), Beverly Spiral Sketchbook","1929–1930","Georgia O'Keeffe Museum","801454","Graphite on paper, 3 7/8 x 4 7/8 inches",1930,0],[1356,"Untitled (New Mexico Landscape), Beverly Spiral Sketchbook","1929–1930","Georgia O'Keeffe Museum","801453","Graphite on paper, 3 7/8 x 4 7/8 inches",1930,0],[1469,"Untitled (New Mexico Landscape), Brown Sketchbook","1929–1930","Georgia O'Keeffe Museum","801533","Graphite on paper, 4 x 6 1/2 inches",1930,0],[1470,"Untitled (Lake George Landscape), Brown Sketchbook","1929–1930","Georgia O'Keeffe Museum","801535","Graphite on paper, 4 x 6 1/2 inches",1930,0],[1471,"Untitled (Landscape), Brown Sketchbook","1929–1930","Georgia O'Keeffe Museum","801534","Graphite on paper, 4 x 6 1/2 inches",1930,0],[1472,"Untitled (Landscape), Brown Sketchbook","1929–1930","Georgia O'Keeffe Museum","801569","Graphite on paper, 4 x 6 1/2 inches",1930,0],[1473,"Untitled Landscape), Brown Sketchbook","1929–1930","Georgia O'Keeffe Museum","801536","Graphite on paper, 6 1/2 x 4 inches",1930,0],[7419,"Thigh Bone on Black Stripe","1930","Private Collection","824035","Oil on canvas, 30 x 16 inches",1930,0],[8742,"Hill – Alcalde II","1929–1930","Private Collection","886136","Graphite on paper, 8 1/8 x 12 inches",1930,0],[8743,"Small Hills Near Alcalde","1929–1930","Private Collection","794093","Graphite on very thin, beige, smooth wove paper*, 7 x 10 inches",1930,0],[8744,"Untitled (Sand Hills)","1929–1930","Private Collection","824026","Oil on canvasboard, 9 7/8 x 13 3/4 inches",1930,0],[8745,"Untitled (Sand Hills)","1929–1930","Private Collection","794092","Oil on canvasboard, 9 7/8 x 13 3/4 inches",1930,0],[8746,"Black and White","1930","Whitney Museum of American Art","858540","Oil on canvas, 36 x 24 1/8 inches",1930,0],[8747,"Black White and Blue","1930","National Gallery of Art (NGA)","857694","Oil on canvas, 48 x 30 inches",1930,0],[8748,"Abstraction","1930","Private Collection","713923","Oil on board, 12 1/4 x 9 1/2 inches",1930,0],[8749,"Ranchos Church, Front","1930","Private Collection","713924","Oil on canvas, 20 x 36 inches",1930,0],[8750,"Ranchos Church","1930","Metropolitan Museum of Art (The Met)","884934","Oil on canvas, 24 x 36 inches",1930,0],[8752,"Clam Shell","1930","Metropolitan Museum of Art (The Met)","884931","Oil on canvas, 24 x 36 inches",1930,0],[8753,"Inside Clam Shell","1930","Private Collection","794819","Oil on canvas, 24 x 36 inches",1930,0],[8754,"Apple Blossoms","1930","Nelson-Atkins Museum of Art","870059","Oil on canvas, 36 x 24 inches",1930,0],[8755,"Apple Blossoms","1930","Private Collection","794820","Oil on canvas, 31 3/4 x 19 3/4 inches",1930,0],[8756,"Apple Blossoms","1930","Private Collection","794822","Oil on canvas, 7 x 9 inches",1930,0],[8757,"Calla Lilies","1930","Private Collection","824463","Oil on board, 15 1/2 x 12 inches",1930,0],[8758,"Black Flower and Blue Larkspur","1930","Metropolitan Museum of Art (The Met)","884922","Oil on canvas, 36 x 30 inches",1930,0],[8759,"Jack-in-Pulpit No. I","1930","Private Collection","713931","Oil on canvas, 12 x 9 inches",1930,0],[8760,"Jack-in-Pulpit – No. 2","1930","National Gallery of Art (NGA)","857698","Oil on canvas, 40 x 30 inches",1930,0],[8761,"Jack-in-the-Pulpit No. 3","1930","National Gallery of Art (NGA)","857699","Oil on canvas, 40 x 30 inches",1930,0],[8762,"Jack-in-the-Pulpit No. IV","1930","National Gallery of Art (NGA)","857687","Oil on canvas, 40 x 30 inches",1930,0],[8763,"Jack-in-Pulpit Abstraction – No. 5","1930","National Gallery of Art (NGA)","857705","Oil on canvas, 48 x 30 inches",1930,0],[8764,"Jack-in-the-Pulpit No. VI","1930","National Gallery of Art (NGA)","857695","Oil on canvas, 36 x 18 inches",1930,0],[8765,"White Iris","1930","Virginia Museum of Fine Arts","824470","Oil on canvas, 40 x 30 inches",1930,0],[8766,"White Calico Rose","1930","Private Collection","713937","Oil on canvas, 30 x 36 inches",1930,0],[8767,"Lake George Early Moonrise","1930","Neuberger Museum of Art, Purchase College, State University of New York","862719","Oil on canvas, 23 1/2 x 35 1/2 inches",1930,0],[8768,"Mountain Forms","1930","Private Collection","793828","Oil on canvas, 10 x 15 inches",1930,0],[8769,"Sand Hill, Alcalde","1930","Private Collection","793829","Oil on canvas, 16 x 30 inches",1930,0],[8770,"Small Hills Near Alcalde","1930","Jule Museum at Auburn University","794085","Oil on canvas, 10 x 24 1/4 inches",1930,0],[8771,"Sandhills with Blue River","1930","Private Collection","793830","Oil on canvas, 16 x 36 inches",1930,0],[8772,"Grey Hills Painted Red","1930","Museum of Fine Arts, St. Petersburg","863340","Oil on canvas, 20 x 36 inches",1930,0],[8773,"Out Back of Marie's I","1930","Private Collection","793832","Oil on canvas, 20 x 24 inches",1930,0],[8774,"Toward Abiquiú, N.M.","1930","Private Collection","824480","Oil on canvas, 16 x 30 inches",1930,0],[8775,"Another Place Near Abiquiú","1930","Private Collection","824482","Oil on canvas, 10 x 15 inches",1930,0],[8776,"Untitled (Landscape)","1930","Private Collection","793836","Watercolor and graphite, 6 1/2 x 10 1/4 inches",1930,0],[8777,"Mountain at Bear Lake – Taos","1930","White House","793837","Oil on canvas, 30 x 40 inches",1930,0],[10523,"Bear Lake, New Mexico","1930","","869187","Oil on Canvas, 32 x 17 inches",1930,0],[10524,"Mountains in the West Near Abiquiú N.M. I","1930","","869189","Oil on canvas, 25.4 x 61 inches",1930,0],[10713,"Sun Over Mountains","1930s","","","Oil on canvas, 10 x 8 inches",1930,1],[78,"Back of Marie's No. 4","1931","Georgia O'Keeffe Museum","789837","Oil on canvas, 16 x 30 inches",1931,0],[100,"Horse's Skull with White Rose","1931","Georgia O'Keeffe Museum","786521","Oil on canvas, 30 1/16 x 16 1/8 inches",1931,0],[152,"On the Old Santa Fe Road","1930–1931","Private Collection","713948","Oil on canvas, 16 x 30 inches",1931,0],[564,"Near Abiquiú, New Mexico","1931","Private Collection","824499","Oil on canvas, 16 x 36 inches",1931,0],[565,"The Mountain, New Mexico","1931","Whitney Museum of American Art","858556","Oil on canvas, 30 1/16 x 36 1/8 inches",1931,0],[661,"Horse's Skull with Pink Rose","1931","Georgia O'Keeffe Museum","799133","Graphite on paper, 10 x 8 1/2 inches",1931,0],[662,"Untitled (Shell on Red)","1931","Georgia O'Keeffe Museum","794505","Graphite on paper, 11 x 7 3/4 inches",1931,0],[1007,"Paul's Kachina","1931","Georgia O'Keeffe Museum","790036","Oil on board, 8 7/16 inches in diameter",1931,0],[8751,"Ranchos Church, New Mexico","1930–1931","Amon Carter Museum of American Art","857655","Oil on canvas, 24 x 36 inches",1931,0],[8784,"Green Grey Abstraction","1931","Private Collection","713960","Oil on canvas, 36 x 24 inches",1931,0],[8785,"Another Church, New Mexico","1931","American Museum of Western Art – The Anschutz Collection","858488","Oil on canvas, 10 x 23 7/8 inches",1931,0],[8786,"Near Alcalde, New Mexico","1931","Yale University Art Gallery","713962","Oil on board, 7 x 8 3/4 inches",1931,0],[8787,"Cow's Skull with Calico Roses","1931","Art Institute of Chicago","871280","Oil on canvas, 36 x 24 inches",1931,0],[8788,"Cow's Skull, Red, White and Blue","1931","Metropolitan Museum of Art (The Met)","884925","Oil on canvas, 39 7/8 x 35 7/8 inches",1931,0],[8789,"Horse's Skull with Pink Rose","1931","Los Angeles County Museum of Art (LACMA)","862849","Oil on canvas, 40 x 30 inches",1931,0],[8790,"Horse's Skull on Blue","1931","Arizona State University Art Museum","863458","Oil on canvas, 30 x 16 inches",1931,0],[8792,"Untitled (Jawbone and Fungus)","1931","Private Collection","793843","Charcoal on paper, 12 1/4 x 22 1/2 inches",1931,0],[8793,"Jawbone and Fungus","1931","Memorial Art Gallery of the University of Rochester (MAG)","869124","Oil on canvas, 17 x 20 inches",1931,0],[8795,"Cockscomb","1931","Pennsylvania Academy of the Fine Arts (PAFA)","862556","Oil on canvas, 20 x 17 inches",1931,0],[8796,"Pink Roses and Larkspur","1931","Private Collection","793845","Pastel on paper, 16 x 12 inches",1931,0],[8797,"Jimson Weed 3","1931","Private Collection","713971","Oil on canvas, 40 x 30 inches",1931,0],[8798,"White Calico Flower","1931","Whitney Museum of American Art","858557","Oil on canvas, 30 3/16 x 36 3/16 inches",1931,0],[8799,"Dark & Lavender Leaves","1931","New Mexico Museum of Art","885906","Oil on canvas, 20 1/8 x 16 3/4 inches",1931,0],[8800,"Shell on Red","1931","Private Collection","793846","Oil on canvas board, 40 x 30 inches",1931,0],[8801,"Bear Lake","1931","New Mexico Museum of Art","793847","Oil on canvas, 15 15/16 x 35 13/16 inches",1931,1],[8802,"Taos, New Mexico","1931","Private Collection","794122","Oil on canvas, 9 3/4 x 24 inches",1931,0],[8803,"Untitled (Taos Landscape)","ca. 1931","Private Collection","824502","Watercolor and graphite on paper, 6 5/8 x 10 inches",1931,0],[9163,"Kachina","1931","Georgia O'Keeffe Museum","790018","Oil on board, 20 x 16 inches",1931,0],[10525,"From Pink Shell","1931","Arkansas Museum of Fine Arts","869190","Pastel on paper laid down to board, 14 1/4 x 10 5/8 inches",1931,0],[10526,"From Pink Shell","1931","","869192","Oil on canvas, 20 x 17 inches",1931,0],[10527,"New Mexico","1931","","869191","Oil on canvas, 16 x 30 inches",1931,0],[10708,"Shell","1931","","","Pastel, Unknown dimensions",1931,1],[1,"Jimson Weed","1932","Crystal Bridges Museum of American Art","869296","Oil on canvas, 48 x 40 inches",1932,0],[5,"Bleeding Heart","1932","Georgia O'Keeffe Museum","786569","Pastel on paper-faced gray cardboard, 15 1/8 x 10 inches",1932,0],[166,"Nature Forms – Gaspé","1932","Private Collection","886132","Oil on canvas, 10 1/4 x 24 inches",1932,0],[664,"Untitled (Manhattan)","1932","Georgia O'Keeffe Museum","","Black ink and graphite on paper, 7 x 3 7/8 inches",1932,0],[937,"Pelican I Sketchbook","1920s–1943","Georgia O'Keeffe Museum","","Graphite on paper, 4 5/8 x 7 inches or 7 x 4 5/8 inches, sheet (orientations vary)",1932,0],[1008,"East River","1932","Georgia O'Keeffe Museum","","Charcoal on paper, 18 3/8 x 24 inches",1932,0],[1210,"Untitled (New York)","1932","Georgia O'Keeffe Museum","","Charcoal on paper, 24 x 18 3/8 inches",1932,0],[1417,"Untitled (Chrysler Building), Pelican I Sketchbook","1932","Georgia O'Keeffe Museum","801817","Graphite on paper, 7 x 4 5/8 inches",1932,0],[8805,"Shell No. I","1931–1932","Private Collection","824505","Pastel on paper, 9 3/4 x 14 3/4 inches",1932,0],[8806,"Cow's Skull on Red","1931–1932","Private Collection","794758","Oil on canvas, 35 3/4 x 40 inches",1932,0],[8807,"Manhattan","1932","Smithsonian American Art Museum","713977","Oil on canvas, 84 x 48 inches",1932,0],[8808,"Untitled (New York)","1932","Hirshhorn Museum and Sculpture Garden","794121","Charcoal on paper, 24 3/8 x 18 1/2 inches",1932,0],[8809,"White Barn","1932","Private Collection","824508","Oil on canvas, 16 x 30 inches",1932,0],[8810,"White Barn, Red Doors","1932","Private Collection","713980","Oil on canvas, 16 1/4 x 40 inches",1932,0],[8811,"White Canadian Barn, No. 2","1932","Metropolitan Museum of Art (The Met)","884916","Oil on canvas, 12 x 30 inches",1932,0],[8812,"White Barn with Cart","1932","Private Collection","824512","Oil on canvas, 11 3/4 x 29 3/4 inches",1932,0],[8813,"Stables","1932","Detroit Institute of Arts","869313","Oil on canvas, 12 x 32 inches",1932,0],[8814,"Canadian Barn","1932","Private Collection","713982","Oil on canvas, 9 x 12 inches",1932,0],[8815,"Little Barn","1932","Private Collection","824516","Oil on canvas, 10 1/2 x 13 5/8 inches",1932,0],[8816,"Cross with Red Heart","1932","Private Collection","856434","Oil on canvas, 83 1/4 x 40 1/2 inches",1932,0],[8817,"Cross by the Sea, Canada","1932","Currier Museum of Art","793855","Oil on canvas, 36 x 24 inches",1932,0],[8818,"The White Flower","1932","San Diego Museum of Art","794118","Oil on canvas, 29 3/4 x 39 3/4 inches",1932,0],[8819,"White Flower","1932","Muscarelle Museum of Art","794117","Oil on panel, 16 x 20 inches",1932,0],[8820,"Green Mountains, Canada","1932","Art Institute of Chicago","871283","Oil on canvas, 12 x 36 inches",1932,0],[8821,"Untitled (Flower)","ca. 1932","Frances Lehman Loeb Art Center, Vassar College","824518","Oil on canvas, 12 1/4 x 9 inches",1932,0],[10528,"White Barn, Canada","1932","","","Oil on canvas, 13 3/4 x 29 3/4 inches",1932,1],[98,"Untitled (Flowers in Vase)","ca. 1930–1936","Georgia O'Keeffe Museum","789906","Watercolor and graphite on paper, 15 3/4 x 11 3/4 inches",1933,0],[653,"Untitled (Flower)","ca. 1930–1936","Georgia O'Keeffe Museum","794508","Graphite on paper, 14 x 10 inches",1933,0],[654,"Untitled (Flower)","ca. 1930–1936","Georgia O'Keeffe Museum","801471","Graphite on paper, 14 x 10 inches",1933,0],[658,"Untitled (Landscape)","ca. 1930–1936","Georgia O'Keeffe Museum","794502","Black pen on paper, 6 x 7 7/8 inches",1933,0],[659,"Untitled (Landscape)","ca. 1930–1936","Georgia O'Keeffe Museum","794503","Black pen on paper, 6 x 7 7/8 inches",1933,0],[660,"Untitled (Landscape)","ca. 1930–1936","Georgia O'Keeffe Museum","794504","Graphite on paper, 6 x 7 7/8 inches",1933,0],[1005,"Untitled (Lily)","ca. 1930–1936","Georgia O'Keeffe Museum","857583","Graphite on paper, 24 x 18 1/4 inches",1933,0],[1006,"Untitled (Leaf)","ca. 1930–1936","Georgia O'Keeffe Museum","857585","Graphite on paper, 23 1/4 x 17 3/4 inches",1933,0],[8778,"Untitled (Lily)","ca. 1930–1936","Private Collection","794821","Graphite on paper, 10 1/2 x 15 inches",1933,0],[8779,"Untitled (Lily)","ca. 1930–1936","Private Collection","824489","Graphite on paper, 10 7/8 x 11 3/8 inches",1933,0],[8780,"Untitled (Flowers)","ca. 1930–1936","Museum of International Folk Art","793839","Watercolor and graphite on medium thick, white, very smooth paper*, 6 3/4 x 5 7/8 inches",1933,0],[8781,"Untitled (Flowers)","ca. 1930–1936","Private Collection","824493","Watercolor and graphite on paper*, 7 1/4 x 5 3/8 inches",1933,0],[8782,"Untitled (Yellow Crocus)","ca. 1930–1936","Museum of International Folk Art","793841","Watercolor and graphite on paper*, 8 1/4 x 4 15/16 inches",1933,0],[8783,"Untitled (Calla Lilies)","ca. 1930–1936","Private Collection","793842","Watercolor on paper*, 15 3/4 x 11 1/4 inches",1933,0],[57,"Banana Flower No. II","1934","Georgia O'Keeffe Museum","789904","Charcoal on paper, 21 7/8 x 14 1/2 inches",1934,0],[79,"Purple Hills Ghost Ranch – 2 / Purple Hills No II","1934","Georgia O'Keeffe Museum","786531","Oil on canvas, 16 1/4 x 30 1/4 inches",1934,0],[123,"Kachina","1934","Georgia O'Keeffe Museum","789945","Charcoal on paper, 23 5/8 x 19 inches",1934,0],[124,"Kachina","1934","Georgia O'Keeffe Museum","789944","Charcoal on paper, 23 5/8 x 19 inches",1934,0],[566,"Lavender Hill Forms","1934","Private Collection","","Oil on canvas, 16 x 30 inches",1934,0],[567,"Small Purple Hills","1934","Crystal Bridges Museum of American Art","869310","Oil on board, 16 x 19 3/4 inches",1934,0],[568,"Chama River, Ghost Ranch, N. Mex.","1934","Private Collection","793862","Oil on canvas, 30 x 16 inches",1934,0],[663,"Untitled (Cow's Skull on Red)","1931–1936","Georgia O'Keeffe Museum","794506","Graphite on paper, 6 1/2 x 7 3/8 inches",1934,0],[665,"Untitled (Skull)","ca. 1934","Georgia O'Keeffe Museum","789926","Charcoal on paper, 18 5/8 x 24 3/4 inches",1934,0],[666,"Untitled (Landscape)","ca. 1934","Georgia O'Keeffe Museum","794501","Graphite on paper, 6 x 9 1/2 inches",1934,0],[934,"Schneider Sketchbook","1929–1930s","Georgia O'Keeffe Museum","857399","Graphite on paper, 7 7/8 x 5 in. (20 x 12.7) or 5 x 7 7/8 in. (12.7 x 20), sheet (orientations vary)",1934,1],[936,"Pelican V Sketchbook","1929–1930s","Georgia O'Keeffe Museum","780827","Graphite on paper, 4 5/8 x 7 in. (11.7 x 17.8) or 7 x 4 5/8 in. (17.8 x 11.7), sheet (orientations vary)",1934,0],[1211,"Banyan Tree","1934","Georgia O'Keeffe Museum","857584","Graphite on paper, 14 3/4 x 11 3/4 inches",1934,0],[1212,"Untitled (Banyan Tree)","1934","Georgia O'Keeffe Museum","857586","Graphite on paper, 21 3/4 x 14 3/4 inches",1934,0],[1213,"Untitled (Banyan Tree)","1934","Georgia O'Keeffe Museum","857587","Graphite on paper, 21 3/4 x 14 3/4 inches",1934,0],[1214,"Untitled (Banyan Tree)","1934","Georgia O'Keeffe Museum","789902","Charcoal on paper, 21 3/4 x 15 inches",1934,0],[1359,"Untitled (New Mexico Landscape), Pelican V Sketchbook","1929–1930s","Georgia O'Keeffe Museum","857417","Graphite on paper, 4 5/8 x 7 inches",1934,0],[1372,"Untitled (New Mexico Landscape), Pelican V Sketchbook","1929–1930s","Georgia O'Keeffe Museum","857408","Graphite on paper, 4 5/8 x 7 inches",1934,0],[1373,"Untitled (New Mexico Landscape), Pelican V Sketchbook","1929–1930s","Georgia O'Keeffe Museum","857414","Graphite on paper, 4 5/8 x 7 inches",1934,0],[1374,"Untitled (New Mexico Landscape), Pelican V Sketchbook","1929–1930s","Georgia O'Keeffe Museum","857401","Graphite on paper, 4 5/8 x 7 inches",1934,0],[1375,"Untitled (New Mexico Landscape), Pelican V Sketchbook","1929–1930s","Georgia O'Keeffe Museum","857404","Graphite on paper, 4 5/8 x 7 inches",1934,0],[1376,"Untitled (New Mexico Landscape), Pelican V Sketchbook","1929–1930s","Georgia O'Keeffe Museum","857402","Graphite on paper, 4 5/8 x 7 inches",1934,0],[1377,"Untitled (New Mexico Landscape), Pelican V Sketchbook","1929–1930s","Georgia O'Keeffe Museum","857403","Graphite on paper, 4 5/8 x 7 inches",1934,0],[1378,"Untitled (New Mexico Landscape), Pelican V Sketchbook","1929–1930s","Georgia O'Keeffe Museum","857412","Graphite on paper, 4 5/8 x 7 inches",1934,0],[1379,"Untitled (New Mexico Landscape), Pelican V Sketchbook","1929–1930s","Georgia O'Keeffe Museum","857415","Graphite on paper, 4 5/8 x 7 inches",1934,0],[1380,"Untitled (New Mexico Landscape), Pelican V Sketchbook","1929–1930s","Georgia O'Keeffe Museum","857410","Graphite on paper, 4 5/8 x 7 inches",1934,0],[1381,"Untitled (New Mexico Landscape), Pelican V Sketchbook","1929–1930s","Georgia O'Keeffe Museum","857407","Graphite on paper, 4 5/8 x 7 inches",1934,0],[1382,"Untitled (New Mexico Landscape), Pelican V Sketchbook","1929–1930s","Georgia O'Keeffe Museum","801258","Graphite on paper, 4 5/8 x 7 inches",1934,0],[1383,"Untitled (Ranchos Church), Pelican V Sketchbook","1929–1930s","Georgia O'Keeffe Museum","801256","Graphite on paper, 4 5/8 x 7 inches",1934,0],[1384,"Untitled (Ranchos Church), Pelican V Sketchbook","1929–1930s","Georgia O'Keeffe Museum","801265","Graphite on paper, 4 5/8 x 7 inches",1934,0],[1385,"Untitled (New Mexico Landscape), Pelican V Sketchbook","1929–1930s","Georgia O'Keeffe Museum","801266","Graphite on paper, 4 5/8 x 7 inches",1934,0],[1387,"Untitled (New Mexico Landscape), Pelican V Sketchbook","1929–1930s","Georgia O'Keeffe Museum","801268","Graphite on paper, 4 5/8 x 7 inches",1934,0],[1391,"Untitled (New Mexico Landscape), Pelican V Sketchbook","1929–1930s","Georgia O'Keeffe Museum","801269","Graphite on paper, 4 5/8 x 7 inches",1934,0],[1393,"Untitled (New Mexico Landscape), Pelican V Sketchbook","1929–1930s","Georgia O'Keeffe Museum","801270","Graphite on paper, 4 5/8 x 7 inches",1934,0],[1394,"Untitled (Black Mesa Landscape), Pelican V Sketchbook","1929–1930s","Georgia O'Keeffe Museum","857411","Graphite on paper, 4 5/8 x 7 inches",1934,0],[1398,"Untitled (New Mexico Landscape), Pelican V Sketchbook","1929–1930s","Georgia O'Keeffe Museum","801272","Graphite on paper, 4 5/8 x 7 inches",1934,0],[1400,"Untitled (New Mexico Landscape), Pelican V Sketchbook","1929–1930s","Georgia O'Keeffe Museum","801275","Graphite on paper, 4 5/8 x 7 inches",1934,0],[1401,"Untitled (New Mexico Landscape), Pelican V Sketchbook","1929–1930s","Georgia O'Keeffe Museum","801276","Graphite on paper, 4 5/8 x 7 inches",1934,0],[1404,"Untitled (New Mexico Landscape), Pelican V Sketchbook","1929–1930s","Georgia O'Keeffe Museum","801277","Graphite on paper, 4 5/8 x 7 inches",1934,0],[1405,"Untitled (New Mexico Landscape), Pelican V Sketchbook","1929–1930s","Georgia O'Keeffe Museum","801278","Graphite on paper, 4 5/8 x 7 inches",1934,0],[1406,"Untitled (New Mexico Landscape), Pelican V Sketchbook","1929–1930s","Georgia O'Keeffe Museum","801279","Graphite on paper, 4 5/8 x 7 inches",1934,0],[1407,"Untitled (New Mexico Landscape), Pelican V Sketchbook","1929–1930s","Georgia O'Keeffe Museum","801280","Graphite on paper, 4 5/8 x 7 inches",1934,0],[1408,"Untitled (New Mexico Landscape), Pelican V Sketchbook","1929–1930s","Georgia O'Keeffe Museum","801281","Graphite on paper, 4 5/8 x 7 inches",1934,0],[1409,"Untitled (Church Steeple), Pelican V Sketchbook","1929–1930s","Georgia O'Keeffe Museum","801282","Graphite on paper, 7 x 4 5/8 inches",1934,0],[1410,"Untitled (Tree and Church), Pelican V Sketchbook","1929–1930s","Georgia O'Keeffe Museum","801284","Graphite on paper, 4 5/8 x 7 inches",1934,0],[1411,"Untitled (New Mexico Landscape), Pelican V Sketchbook","1929–1930s","Georgia O'Keeffe Museum","857409","Graphite on paper, 4 5/8 x 7 inches",1934,0],[1412,"Untitled (New Mexico Landscape), Pelican V Sketchbook","1929–1930s","Georgia O'Keeffe Museum","801286","Graphite on paper, 4 5/8 x 7 inches",1934,0],[1413,"Untitled (New Mexico Landscape), Pelican V Sketchbook","1929–1930s","Georgia O'Keeffe Museum","801287","Graphite on paper, 4 5/8 x 7 inches",1934,0],[1464,"Untitled (Landscape), Brown Sketchbook","1929–1930s","Georgia O'Keeffe Museum","801528","Graphite on paper, 4 x 6 1/2 inches",1934,0],[8822,"Special No. 40","1934","Philadelphia Museum of Art","857727","Graphite on wove paper, 16 1/8 x 11 inches",1934,0],[8823,"Barn with Snow","1934","San Diego Museum of Art","794116","Oil on canvas, 16 x 28 inches",1934,0],[8824,"Untitled (Kachina)","1934","Private Collection","713990","Watercolor and graphite on paper, 22 1/2 x 15 1/4 inches",1934,0],[8826,"The Shell","1934","National Gallery of Art (NGA)","857666","Charcoal on paper, 18 5/8 x 24 1/2 inches",1934,0],[8827,"Indian Beads","1934","Private Collection","713992","Charcoal on paper, 24 3/4 x 18 3/4 inches",1934,0],[8828,"Eagle Claw and Bean Necklace","1934","Museum of Modern Art (MoMA)","863551","Charcoal on medium thick, white, slightly textured laid paper* Watermark: Blind stamp at corner, STRATHMORE Charcoal 100% Cotton U.S.A., 19 1/4 x 25 1/4 inches",1934,0],[8829,"Banana Flower","1934","Museum of Modern Art (MoMA)","713994","Charcoal on moderately thick, cream, slightly textured wove paper*, 21 3/4 x 14 3/4 inches",1934,0],[8830,"Special No. 30","1934","Arkansas Museum of Fine Arts","863463","Charcoal on paper, 22 x 15 inches",1934,0],[8831,"Untitled (Banana Flower)","1934","Hudson River Museum","793857","Charcoal on paper, 21 1/2 x 14 3/8 inches",1934,0],[8832,"Untitled (Banana Flower)","1934","Private Collection","824525","Charcoal on paper, 21 3/4 x 14 3/4 inches",1934,0],[8833,"Pink Roses","1934","Beinecke Rare Book and Manuscript Library","863457","Pastel on paper, 12 1/2 x 7 1/2 inches",1934,0],[8834,"Banyan Tree","1934","Masterworks Museum of Bermuda Art","862386","Graphite on paper, 21 3/4 x 14 3/4 inches",1934,0],[8835,"Banyan Tree","1934","Masterworks Museum of Bermuda Art","862387","Graphite on paper, 21 3/4 x 14 3/4 inches",1934,0],[8836,"Untitled (Banyan Tree)","1934","Private Collection","794111","Graphite on paper, 21 3/4 x 14 3/4 inches",1934,0],[8837,"Untitled (Banyan Tree)","1934","Private Collection","793851","Graphite on paper, 21 3/4 x 14 3/4 inches",1934,0],[8838,"The Shell","ca. 1934","Private Collection","794110","Pastel on paper, 10 x 15 inches",1934,0],[8839,"Untitled (Ghost Ranch Landscape)","ca. 1934","Private Collection","824527","Watercolor and graphite, 4 3/4 x 10 inches",1934,0],[10204,"Kachina","1934","Private Collection","713991","Oil on canvas, 22 x 12 inches",1934,0],[10529,"Blue Morning Glory","1934","","869194","Oil on canvas, 7 x 7 inches",1934,0],[10709,"Yellow Cliffs Ghost Ranch","1934","","","Unknown medium, 36 x 24 inches",1934,1],[80,"Blue-Headed Indian Doll","1935","Georgia O'Keeffe Museum","789940","Watercolor and graphite on paper, 21 1/16 x 12 1/8 inches",1935,0],[569,"Hill, New Mexico","1935","Private Collection","","Oil on canvas, 30 x 40 inches",1935,0],[570,"Purple Hills","1935","San Diego Museum of Art","794108","Oil on canvas, 16 x 30 inches",1935,0],[571,"Red Hills Series II","1935","Museum at Texas Tech University","869297","Oil on canvas, 16 x 30 inches",1935,0],[657,"Untitled (Landscape)","ca. 1930–1936","Georgia O'Keeffe Museum","794500","Black pen on paper, 6 x 7 7/8 inches",1935,0],[938,"Pelican IV Sketchbook","1930s","Georgia O'Keeffe Museum","801494","Graphite on paper, 4 5/8 x 7 in. (11.7 x 17.8), sheet",1935,1],[974,"Untitled (Abstraction)","ca. 1935","Georgia O'Keeffe Museum","790023","Oil on canvas, 8 3/4 x 6 inches",1935,0],[976,"Untitled (Yellow Flower)","1930s","Georgia O'Keeffe Museum","790029","Oil on board, 10 1/4 x 8 inches",1935,0],[1009,"Turkey Feather with Horseshoe, II","1935","Georgia O'Keeffe Museum","790014","Oil on canvas, 12 3/16 x 16 inches",1935,0],[1010,"Horseshoe with Feather No. I","1935","Georgia O'Keeffe Museum","790271","Oil on board, 8 1/2 x 13 9/16 inches",1935,0],[1087,"Kachina with Horns from Back","1935","Georgia O'Keeffe Museum","857588","Graphite on paper, 8 7/8 x 6 inches",1935,0],[1322,"Untitled (Kachina), Schneider Sketchbook","1930s","Georgia O'Keeffe Museum","857178","Graphite on paper, 7 7/8 x 5 inches",1935,0],[1358,"Untitled (New Mexico Landscape), Beverly Spiral Sketchbook","1930s","Georgia O'Keeffe Museum","801451","Graphite on paper, 3 7/8 x 4 7/8 inches",1935,0],[1414,"Untitled (New Mexico Landscape), Pelican I Sketchbook","1930s","Georgia O'Keeffe Museum","801297","Graphite on paper, 4 5/8 x 7 inches",1935,0],[1415,"Untitled (New Mexico Landscape), Pelican I Sketchbook","1930s","Georgia O'Keeffe Museum","801815","Graphite on paper, 4 5/8 x 7 inches",1935,0],[1419,"Untitled (Boat), Pelican I Sketchbook","1930s","Georgia O'Keeffe Museum","801298","Graphite on paper, 7 x 4 5/8 inches",1935,0],[1420,"Untitled (Architectural Form), Pelican I Sketchbook","1930s","Georgia O'Keeffe Museum","801816","Graphite on paper, 7 x 4 5/8 inches",1935,0],[1421,"Untitled (Floral Form), Pelican I Sketchbook","1930s","Georgia O'Keeffe Museum","801294","Graphite on paper, 7 x 4 5/8 inches",1935,0],[1422,"Untitled (Architectural Form), Pelican I Sketchbook","1930s","Georgia O'Keeffe Museum","801295","Graphite on paper, 7 x 4 5/8 inches",1935,0],[1424,"Untitled (New Mexico Landscape), Pelican IV Sketchbook","1930s","Georgia O'Keeffe Museum","801450","Graphite on paper, 4 5/8 x 7 inches",1935,0],[1425,"Untitled (New Mexico Landscape), Pelican IV Sketchbook","1930s","Georgia O'Keeffe Museum","801449","Graphite on paper, 4 5/8 x 7 inches",1935,0],[1426,"Untitled (New Mexico Landscape), Pelican IV Sketchbook","1930s","Georgia O'Keeffe Museum","801448","Graphite on paper, 4 5/8 x 7 inches",1935,0],[1427,"Untitled (New Mexico Landscape), Pelican IV Sketchbook","1930s","Georgia O'Keeffe Museum","801447","Graphite on paper, 4 5/8 x 7 inches",1935,0],[1428,"Untitled (Black Mesa), Pelican IV Sketchbook","1930s","Georgia O'Keeffe Museum","801446","Graphite on paper, 4 5/8 x 7 inches",1935,0],[1429,"Untitled (Black Mesa), Pelican IV Sketchbook","1930s","Georgia O'Keeffe Museum","801445","Graphite on paper, 4 5/8 x 7 inches",1935,0],[1430,"Untitled (New Mexico Landscape), Pelican IV Sketchbook","1930s","Georgia O'Keeffe Museum","801444","Graphite on paper, 4 5/8 x 7 inches",1935,0],[1431,"Untitled (New Mexico Landscape), Pelican IV Sketchbook","1930s","Georgia O'Keeffe Museum","801443","Graphite on paper, 4 5/8 x 7 inches",1935,0],[1455,"Untitled (New Mexico Landscape), Winsor & Newton Sketchbook","1930s","Georgia O'Keeffe Museum","801520","Graphite on paper, 4 1/4 x 7 1/4 inches",1935,0],[1483,"Untitled (New Mexico Landscape), Pelican III Sketchbook","1930s","Georgia O'Keeffe Museum","801545","Graphite on paper, 4 5/8 x 7 inches",1935,0],[1484,"Untitled (New Mexico Landscape), Pelican III Sketchbook","1930s","Georgia O'Keeffe Museum","801546","Graphite on paper, 4 5/8 x 7 inches",1935,0],[1524,"Untitled (Jonquils), Grey Spiral notebook","1930s","Georgia O'Keeffe Museum","805896","Graphite on paper, 12 x 18 inches",1935,0],[8840,"Ram's Head, White Hollyhock – Hills","1935","Brooklyn Museum of Art","863578","Oil on canvas, 30 x 36 inches",1935,0],[8841,"Rib and Jawbone","1935","Brooklyn Museum of Art","863517","Oil on canvas, 9 x 24 inches",1935,0],[8842,"Feather and Brown Leaf","1935","Crystal Bridges Museum of American Art","869306","Oil on canvas, 16 x 20 inches",1935,0],[8843,"Turkey Feathers in Indian Pot","1935","Milwaukee Art Museum","793864","Oil on canvas, 24 x 8 1/2 inches",1935,0],[8844,"Untitled (Kachina with Horns)","1935","Private Collection","714008","Watercolor and graphite on paper, 9 x 6 inches",1935,0],[8845,"Untitled (Blue-Headed Indian Doll)","1935","Private Collection","714010","Oil on board, 5 x 3 inches",1935,0],[8846,"Blue Morning-Glories, New Mexico","1935","Private Collection","714011","Oil on canvas, 36 x 30 inches",1935,0],[8847,"Blue Morning Glories","1935","Frances Lehman Loeb Art Center, Vassar College","793865","Oil on canvas, 12 1/4 x 9 inches",1935,0],[8848,"Untitled (Pink Camellia)","1935","Fitchburg Art Museum","793866","Pastel on paper, 20 1/2 x 26 1/4 inches",1935,0],[8849,"Red Camellia","1935","Private Collection","714012","Oil on canvas board, 9 x 12 1/2 inches",1935,0],[8850,"Untitled (Sunflower)","1935","Private Collection","794760","Graphite on paper, 10 1/4 x 7 5/8 inches",1935,0],[8851,"Sunflower, New Mexico I","1935","The Cleveland Museum of Art","886042","Oil on canvas, 20 x 16 inches",1935,0],[8852,"Sunflower, New Mexico II","1935","Private Collection","714014","Oil on canvas, 20 x 16 inches",1935,0],[8853,"Yellow Cactus","1935","Private Collection","794761","Oil on canvas, 36 x 30 inches",1935,0],[8854,"Lavender & Green Hill – Ghost Ranch","1935","Private Collection","794107","Oil on canvas board, 8 x 14 1/4 inches",1935,0],[10710,"Untitled","ca. 1935","","","Unknown medium, Unknown dimensions",1935,1],[10932,"Untitled (Cow's Skull)","1930s","Los Angeles County Museum of Art (LACMA)","794013","Graphite on paper, 9 x 12 inches",1935,1],[82,"Mule's Skull with Pink Poinsettia","1936","Georgia O'Keeffe Museum","789800","Oil on canvas, 40 1/8 x 30 inches",1936,0],[85,"Untitled (Ghost Ranch Landscape)","ca. 1936","Georgia O'Keeffe Museum","843938","Watercolor on paper, 15 1/8 x 22 13/16 inches",1936,0],[580,"Grey Hill Forms","1936","UNM Art Museum, University of New Mexico","857781","Oil on canvas, 20 1/16 x 30 1/16 inches",1936,0],[581,"Pedernal, New Mexico","1936","Private Collection","824554","Oil on canvas, 10 1/8 x 12 1/8 inches",1936,0],[582,"Red Hills with Pedernal, White Clouds","1936","Private Collection","714025","Oil on canvas, 20 x 30 inches",1936,0],[667,"Untitled (Jonquils)","1936","Georgia O'Keeffe Museum","797110","Graphite on paper, 10 x 13 3/4 inches",1936,0],[668,"Untitled (Jonquils)","ca. 1936","Georgia O'Keeffe Museum","794486","Graphite on paper, 10 x 13 3/4 inches",1936,0],[669,"Untitled (Jonquils)","ca. 1936","Georgia O'Keeffe Museum","794488","Graphite on paper, 10 x 13 3/4 inches",1936,0],[940,"Brown Sketchbook","1922–1940s","Georgia O'Keeffe Museum","","Graphite on paper, 4 x 6 1/2 in. (10.2 x 16.5) or 6 1/2 x 4 in. (16.5 x 10.2) sheet (orientations vary)",1936,1],[1084,"Ghost Ranch Landscape","ca. 1936","Georgia O'Keeffe Museum","","Oil on canvas, 12 x 30 inches",1936,0],[1088,"Untitled (Iris)","1936","Georgia O'Keeffe Museum","789871","Graphite on paper, 9 x 6 inches",1936,0],[1089,"Untitled (Iris)","1936","Georgia O'Keeffe Museum","789870","Graphite on paper, 9 x 6 inches",1936,0],[1418,"Untitled (New York/Triborough Bridge), Pelican I sketchbook","1936","Georgia O'Keeffe Museum","801296","Graphite on paper, 7 x 4 5/8 inches",1936,0],[8855,"Blue Morning Glory","1935–1936","Private Collection","824537","Oil on canvas, 12 x 10 inches",1936,0],[8856,"Mule's Skull with Turkey Feathers","1936","Private Collection","794764","Oil on canvas, 30 x 16 inches",1936,0],[8857,"Horizontal Horse's or Mule's Skull with Feather","1936","Milwaukee Art Museum","862543","Oil on canvas, 16 x 30 inches",1936,0],[8858,"Deer's Skull with Pedernal","1936","Museum of Fine Arts (MFA Boston)","714019","Oil on canvas, 36 x 30 1/8 inches",1936,0],[8859,"Summer Days","1936","Whitney Museum of American Art","858598","Oil on canvas, 36 1/8 x 30 1/8 inches",1936,0],[8860,"Ram's Skull with Brown Leaves","1936","Roswell Museum and Art Center","794763","Oil on canvas, 30 1/8 x 36 1/8 inches",1936,0],[8861,"Bob's Steer Head","1936","Yale University Art Gallery","794106","Oil on canvas, 30 x 36 inches",1936,0],[8862,"Black Iris","1936","Private Collection","793868","Oil on canvas, 19 1/2 x 16 inches",1936,0],[8863,"Black Iris VI","1936","Private Collection","793869","Oil on canvas, 36 x 24 inches",1936,0],[8864,"Jimson Weed","1936","Indianapolis Museum of Art","863384","Oil on linen, 70 x 83 1/2 inches",1936,0],[8865,"Jonquils I","1936","Private Collection","886130","Oil on canvas, 16 x 22 inches",1936,0],[8866,"Jonquils No. 2","1936","Private Collection","824541","Oil on canvas, 17 7/8 x 13 1/8 inches",1936,0],[8867,"Yellow Jonquils No. III","1936","Kemper Museum of Contemporary Art","794125","Oil on canvas, 30 1/4 x 40 1/4 inches",1936,0],[8868,"Jonquils No. IV","1936","","824545","Oil on canvas, 40 x 36 inches",1936,0],[8869,"Untitled (Pink Spotted Lily)","1936","Private Collection","824547","Watercolor and graphite on paper, 15 1/4 x 12 1/2 inches",1936,0],[8870,"Untitled (Pink Spotted Lily)","1936","Private Collection","794769","Watercolor and graphite on paper, 7 x 7 inches",1936,0],[8871,"Pink Spotted Lily","1936","Private Collection","886128","Oil on canvas, 12 x 10 inches",1936,0],[8872,"Pink Spotted Lilies","1936","Private Collection","793873","Oil on canvas, 20 x 16 inches",1936,0],[8873,"Untitled (Grey Wash Forms)","1936","Private Collection","793875","Graphite on paper, 5 3/4 x 8 1/2 inches",1936,0],[8874,"Grey Wash Forms","1936","Museum of Fine Arts (MFA Boston)","794767","Oil on canvas mounted on Masonite, 16 x 30 1/8 inches",1936,0],[8875,"Red Hills with the Pedernal","1936","Brooklyn Museum of Art","863522","Pastel on paper mounted to cardboard, pastel board, 21 1/2 x 27 1/4 inches",1936,0],[8876,"Pedernal with Red Hills","1936","New Mexico Museum of Art","885899","Oil on linen, 19 3/4 x 29 3/4 inches",1936,0],[8877,"Untitled (Skull with Turkey Feather)","ca. 1936","Art Institute of Chicago","871286","Graphite on ivory wove paper, 21 7/16 x 15 7/16 inches",1936,0],[8878,"Untitled (New Mexico Landscape)","ca. 1936","Private Collection","793878","Graphite on paper, 14 7/8 x 20 7/8 inches",1936,0],[8879,"Untitled (New Mexican Landscape)","ca. 1936","Private Collection","793879","Graphite on paper, 6 1/4 x 9 1/4 inches",1936,0],[8880,"Untitled (New Mexico Landscape)","ca. 1936","Private Collection","714030","Graphite on paper, 15 x 20 7/8 inches",1936,0],[8881,"Untitled (Ghost Ranch Landscape)","ca. 1936","Museum of Fine Arts (MFA Boston)","793880","Watercolor on paper, 15 1/2 x 23 inches",1936,0],[19,"Two Pink Shells/Pink Shell","1937","Georgia O'Keeffe Museum","790032","Oil on canvas, 12 x 10 inches",1937,0],[81,"Gerald's Tree I","1937","Georgia O'Keeffe Museum","","Oil on canvas, 40 x 30 1/8 inches",1937,0],[83,"Red Hills and White Flower","1937","Georgia O'Keeffe Museum","786568","Pastel on paper, 19 3/8 x 25 5/8 inches",1937,0],[583,"Cedar Tree with Lavender Hills","1937","Reynolda House Museum of American Art","858561","Oil on canvas, 29 3/4 x 19 3/4 inches",1937,0],[584,"Part of the Cliffs","1937","Private Collection","","Oil on canvas, 20 x 32 inches",1937,0],[585,"Red Hills, Blue Sky","1937","Herbert F. Johnson Museum of Art, Cornell University","863465","Oil on canvas, 9 x 14 1/8 inches",1937,0],[586,"Red Hills No. 1 – New Mexico","1937","Private Collection","824560","Oil on canvas, 16 x 36 inches",1937,0],[670,"Untitled (Cliffs)","ca. 1937","Georgia O'Keeffe Museum","794487","Graphite on paper, 8 x 9 1/4 inches",1937,0],[671,"Untitled (Flowers and Pedernal)","ca. 1937","Georgia O'Keeffe Museum","794490","Graphite on paper, 9 x 12 inches",1937,0],[1011,"Horn and Feathers","1937","Georgia O'Keeffe Museum","","Oil on canvas, 20 1/16 x 24 3/16 inches",1937,0],[1012,"Dead Cedar Tree","1937","Georgia O'Keeffe Museum","799486","Graphite on paper, 10 x 5 3/4 inches",1937,0],[8882,"The House I Live In","1937","Yale University Art Gallery","714033","Oil on canvas, 14 x 30 inches",1937,0],[8883,"From the Faraway Nearby (Deer's Horns, Near Cameron)","1937","Metropolitan Museum of Art (The Met)","884921","Oil on canvas, 36 x 40 1/8 inches",1937,0],[8884,"Horn and Feather","1937","Private Collection","794102","Oil on canvas, 9 x 14 inches",1937,0],[8885,"Three Small Rocks Big","1937","Philadelphia Museum of Art","857728","Oil on canvas, 20 x 12 inches",1937,0],[8886,"Shell","1937","Private Collection","793881","Oil on canvas, 9 1/4 x 13 inches",1937,0],[8887,"Two White Shells One Black Shell","1937","Private Collection","794768","Oil on canvas, 36 x 24 inches",1937,0],[8888,"Red Amaryllis","1937","Terra Foundation for American Art","862388","Oil on canvas, 11 7/8 x 10 inches",1937,0],[8889,"A Sunflower from Maggie","1937","","794766","Oil on canvas, 15 x 20 inches",1937,0],[8890,"Hollyhock White with Pedernal","1937","National Museum of Modern Art, Tokyo","714038","Oil on canvas, 16 x 30 inches",1937,0],[8891,"Hollyhock Pink with the Pedernal, New Mexico","1937","Milwaukee Art Museum","794151","Oil on canvas, 20 x 30 inches",1937,0],[8892,"Red Hills with Flowers","1937","Art Institute of Chicago","871276","Oil on canvas, 20 x 25 inches",1937,0],[8893,"Red Hills Grey Sky","1937","American Museum of Western Art – The Anschutz Collection","858487","Oil on canvas, 14 x 20 inches",1937,0],[8894,"Red Hills with White Cloud","1937","Private Collection","793883","Oil on canvas, 6 x 7 inches",1937,0],[8895,"My Backyard","1937","New Orleans Museum of Art","857785","Oil on canvas, 20 x 36 inches",1937,0],[8896,"Chama River, Ghost Ranch","1937","New Mexico Museum of Art","714041","Oil on canvas, 30 1/4 x 16 inches",1937,0],[8897,"Gerald's Tree II","1937","Stark Museum of Art","863585","Oil on canvas, 40 x 30 inches",1937,0],[10530,"Shell with Seaweed","1937","","","Oil on canvas, 12 x 10 inches",1937,1],[125,"Steuben Glass Bowl with Jimson Weed Image","1938","Georgia O'Keeffe Museum","714051","Glass, 14 inches in diameter",1938,0],[541,"Ram's Head, Blue Morning Glory","1938","Georgia O'Keeffe Museum","786536","Oil on canvas, 20 x 30 inches",1938,0],[587,"My Red Hills","1938","Private Collection","714054","Oil on canvas, 19 x 36 inches",1938,0],[588,"The Cliff Chimneys","1938","Milwaukee Art Museum","862542","Oil on canvas, 36 x 30 inches",1938,0],[1013,"Geranium Leaves in Pink Dish","1938","Georgia O'Keeffe Museum","790028","Oil on wood panel, 8 1/2 x 7 1/2 inches",1938,0],[8898,"Deer Horns","1938","Private Collection","824566","Oil on canvas, 36 x 16 inches",1938,0],[8899,"Kachina Doll","1938","San Francisco Museum of Modern Art (SFMOMA)","794771","Oil on canvas, 7 x 7 inches",1938,0],[8900,"Dark Rocks","1938","The Museum of Fine Arts, Houston (MFA H)","869924","Oil on canvas, 20 x 16 inches",1938,0],[8901,"Red and Pink Rocks","1938","Private Collection","714049","Oil on canvas, 18 x 13 inches",1938,0],[8902,"Red and Pink Rocks and Teeth","1938","Art Institute of Chicago","871269","Oil on canvas, 21 x 13 inches",1938,0],[8903,"Red Hill and White Shell","1938","The Museum of Fine Arts, Houston (MFA H)","869930","Oil on canvas, 30 x 36 1/2 inches",1938,0],[8904,"Design for a Glass Plate","1938","","871020","Graphite on paper",1938,1],[8905,"A White Camellia","1938","Private Collection","793885","Pastel on paper mounted on cardboard, 21 1/2 x 27 1/2 inches",1938,0],[8906,"Two Jimson Weeds with Green Leaves and Blue Sky","1938","Private Collection","714052","Oil on canvas, 48 x 40 inches",1938,0],[8908,"Bleeding Heart I","1938","Private Collection","886127","Oil on canvas, 9 1/4 x 12 inches",1938,0],[8909,"Bleeding Heart II","1938","Private Collection","793887","Oil on canvas, 6 3/4 x 5 3/4 inches",1938,0],[8910,"Lilac, Carnation, Tulip","1938","Private Collection","793888","Oil on board, 13 3/4 x 8 1/2 inches",1938,0],[8911,"Dead Cedar Stump","1938","UNM Art Museum, University of New Mexico","857778","Oil on canvas, 29 1/2 x 15 1/2 inches",1938,0],[8912,"Pink Shell with Seaweed","ca. 1938","San Diego Museum of Art","794147","Pastel on paper, 21 15/16 x 27 3/16 inches",1938,0],[8913,"White Shell with Red","ca. 1938","Art Institute of Chicago","871281","Pastel on wood pulp laminate board, 21 1/2 x 27 1/2 inches",1938,0],[8914,"Untitled (Flower)","ca. 1938","Private Collection","824568","Graphite on paper, 7 1/2 x 11 1/2 inches",1938,0],[10531,"White Lily","1938","","","Oil on canvas, 36 1/4 x 30 1/4 inches",1938,1],[10711,"Purple Red Hill with Small Cloud","1938","","","Oil on canvas, 7 x 12 inches",1938,1],[10712,"Red and Orange Hills","1938","","","Oil on canvas, 7 x 12 inches",1938,1],[101,"Bella Donna","1939","Georgia O'Keeffe Museum","786538","Oil on canvas, 36 1/4 x 30 1/8 inches",1939,0],[672,"Untitled (Black Lava Bridge)","1939","Georgia O'Keeffe Museum","790853","Graphite on paper, 8 1/2 x 6 inches",1939,0],[975,"Untitled (Hibiscus)","1939","Georgia O'Keeffe Museum","","Oil on canvas, 18 7/8 x 15 7/8 inches",1939,0],[1148,"White Bird of Paradise","1939","Georgia O'Keeffe Museum","","Oil on canvas, 19 x 16 inches",1939,0],[1215,"Pink Ornamental Banana","1939","Georgia O'Keeffe Museum","786535","Oil on canvas, 19 x 16 inches",1939,0],[1396,"Untitled (Black Mesa Landscape), Pelican V Sketchbook","1929–1930s","Georgia O'Keeffe Museum","801271","Graphite on paper, 4 5/8 x 7 inches",1939,0],[1432,"Untitled (Hawaii Landscape), Winsor & Newton Sketchbook","1939","Georgia O'Keeffe Museum","801442","Graphite on paper, 4 1/4 x 7 1/4 inches",1939,0],[1433,"Untitled (Tree), Winsor & Newton Sketchbook","1939","Georgia O'Keeffe Museum","801441","Graphite on paper, 7 1/4 x 4 1/4 inches",1939,0],[1434,"Untitled (Hawaii Landscape), Winsor & Newton Sketchbook","1939","Georgia O'Keeffe Museum","801440","Graphite on paper, 7 1/4 x 4 1/4 inches",1939,0],[1435,"Untitled (Hawaii Landscape), Winsor & Newton Sketchbook","1939","Georgia O'Keeffe Museum","801439","Graphite on paper, 7 1/4 x 4 1/4 inches",1939,0],[1436,"Untitled (Hawaii Landscape), Winsor & Newton Sketchbook","1939","Georgia O'Keeffe Museum","801438","Graphite on paper, 7 1/4 x 4 1/4 inches",1939,0],[1440,"Untitled (Tree), Winsor & Newton Sketchbook","1939","Georgia O'Keeffe Museum","801434","Graphite on paper, 7 1/4 x 4 1/4 inches",1939,0],[1441,"Untitled (Hawaii Landscape), Winsor & Newton Sketchbook","1939","Georgia O'Keeffe Museum","801433","Graphite on paper, 7 1/4 x 4 1/4 inches",1939,0],[1442,"Untitled (Landscape), Winsor & Newton Sketchbook","1939","Georgia O'Keeffe Museum","801432","Graphite on paper, 7 1/4 x 4 1/4 inches",1939,0],[1443,"Untitled (Hawaii Landscape), Winsor & Newton Sketchbook","1939","Georgia O'Keeffe Museum","801431","Graphite on paper, 7 1/4 x 4 1/4 inches",1939,0],[1444,"Untitled (Hawaii Landscape), Winsor & Newton Sketchbook","1939","Georgia O'Keeffe Museum","801430","Graphite on paper, 4 1/4 x 7 1/4 inches",1939,0],[1445,"Untitled (Hawaii Landscape), Winsor & Newton Sketchbook","1939","Georgia O'Keeffe Museum","801429","Graphite on paper, 7 1/4 x 4 1/4 inches",1939,0],[1446,"Untitled (Bird of Paradise), Winsor & Newton Sketchbook","1939","Georgia O'Keeffe Museum","801428","Graphite on paper, 7 1/4 x 4 1/4 inches",1939,0],[1447,"Untitled (Heliconia – Crab's Claw), Winsor & Newton Sketchbook","1939","Georgia O'Keeffe Museum","801427","Graphite on paper, 7 1/4 x 4 1/4 inches",1939,0],[1448,"Untitled (Flower), Winsor & Newton Sketchbook","1939","Georgia O'Keeffe Museum","857400","Graphite on paper, 7 1/4 x 4 1/4 inches",1939,0],[1449,"Untitled (Hibiscus and Plumeria), Winsor & Newton Sketchbook","1939","Georgia O'Keeffe Museum","801426","Graphite on paper, 7 1/4 x 4 1/4 inches",1939,0],[1450,"Untitled (Church), Winsor & Newton Sketchbook","1939","Georgia O'Keeffe Museum","801425","Graphite on paper, 4 1/4 x 7 1/4 inches",1939,0],[1451,"Untitled (Church), Winsor & Newton Sketchbook","1939","Georgia O'Keeffe Museum","801424","Graphite on paper, 4 1/4 x 7 1/4 inches",1939,0],[1452,"Untitled (Church), Winsor & Newton Sketchbook","1939","Georgia O'Keeffe Museum","801423","Graphite on paper, 7 1/4 x 4 1/4 inches",1939,0],[1485,"Untitled (Trees), Pelican III Sketchbook","1939","Georgia O'Keeffe Museum","801547","Graphite on paper, 4 5/8 x 7 inches",1939,0],[1486,"Untitled (Trees), Pelican III Sketchbook","1939","Georgia O'Keeffe Museum","801548","Graphite on paper, 4 5/8 x 7 inches",1939,0],[8915,"Fishhook from Hawaii – No. 1","1939","Brooklyn Museum of Art","863523","Oil on canvas board, 18 x 14 inches",1939,0],[8916,"Fishhook From Hawai'i, No. 2","1939","Museum of Fine Arts (MFA Boston)","794773","Oil on canvas, 35 7/8 x 23 7/8 inches",1939,0],[8917,"Heliconia","1939","Private Collection","793890","Oil on canvas, 19 x 16 inches",1939,0],[8918,"Crab's Claw Ginger Hawaii","1939","Private Collection","794775","Oil on canvas, 19 x 16 inches",1939,0],[8919,"Pineapple Bud","1939","Private Collection","793891","Oil on canvas, 19 x 16 inches",1939,0],[8920,"Bella Donna with Pink Torch Ginger Bud","1939","Private Collection","793892","Oil on canvas, 19 x 16 inches",1939,0],[8921,"Hibiscus with Plumeria","1939","Smithsonian American Art Museum","824572","Oil on canvas, 40 x 30 inches",1939,0],[8922,"Cup of Silver Ginger","1939","Baltimore Museum of Art","869320","Oil on canvas, 19 x 16 inches",1939,0],[8923,"Hibiscus","1939","Private Collection","824575","Oil on canvas, 19 x 16 inches",1939,0],[8924,"White Lotus","1939","Muscatine Art Center","869303","Oil on canvas, 20 x 22 inches",1939,0],[8925,"Sunset, Long Island","1939","Private Collection","824578","Oil on canvas, 10 x 14 inches",1939,0],[8926,"Black Lava Bridge, Hāna Coast, No. I","1939","Honolulu Museum of Art","858493","Oil on canvas, 24 x 20 inches",1939,0],[8927,"Black Lava Bridge, Hāna Coast – No. 2","1939","Honolulu Museum of Art","858492","Oil on canvas, 6 x 10 inches",1939,0],[8928,"Waterfall End of Road 'ʻĪao Valley","1939","Honolulu Museum of Art","858494","Oil on canvas, 19 x 16 inches",1939,0],[8929,"Waterfall, No. 1, ʻĪao Valley, Maui","1939","Memphis Brooks Museum of Art","863345","Oil on canvas, 19 1/8 x 16 inches",1939,0],[8930,"Waterfall, No. 2, ʻĪao Valley","1939","Private Collection","793898","Oil on canvas, 19 x 16 inches",1939,0],[8931,"Waterfall, No. III, ʻĪao Valley","1939","Honolulu Museum of Art","858489","Oil on canvas, 24 1/4 x 20 inches",1939,0],[8932,"Papaw Tree, ʻĪao Valley, Maui","1939","Honolulu Museum of Art","858491","Oil on canvas, 19 x 16 inches",1939,0],[8933,"Untitled (Tree)","ca. 1939","Private Collection","824588","Graphite on paper, 9 x 6 inches",1939,0],[10532,"Fishhook from Hawaii III","1939","","","Oil on canvas, 36 x 24 inches",1939,1],[59,"Stump in Red Hills","1940","Georgia O'Keeffe Museum","789815","Oil on canvas, 30 1/8 x 24 inches",1940,0],[84,"Untitled (Red and Yellow Cliffs)","1940","Georgia O'Keeffe Museum","","Oil on canvas, 24 x 36 inches",1940,0],[589,"From The White Place","1940","The Phillips Collection","792258","Oil on canvas, 30 x 24 inches",1940,0],[590,"Patio No. II","1940","Private Collection","714068","Oil on canvas, 24 x 19 inches",1940,0],[673,"Untitled (Ghost Ranch Cliffs)","ca. 1940","Georgia O'Keeffe Museum","857591","Graphite on paper, 8 15/16 x 11 13/16 inches",1940,0],[674,"Untitled (Ghost Ranch Cliffs)","ca. 1940","Georgia O'Keeffe Museum","790857","Graphite on paper, 9 x 11 7/8 inches",1940,0],[675,"Untitled (Ghost Ranch Cliffs)","ca. 1940","Georgia O'Keeffe Museum","794489","Graphite on paper, 9 x 8 inches",1940,0],[676,"Untitled (Ghost Ranch Cliffs)","ca. 1940","Georgia O'Keeffe Museum","790856","Graphite on paper, 8 x 9 inches",1940,0],[1216,"Dorothy Schubart","1940","Georgia O'Keeffe Museum","789942","Charcoal on paper, 23 3/4 x 17 7/8 inches",1940,0],[1217,"Untitled (Ghost Ranch Patio)","ca. 1940","Georgia O'Keeffe Museum","857589","Graphite on paper, 9 x 6 inches",1940,0],[8934,"The Patio – No. I","1940","Private Collection","714069","Oil on canvas, 24 1/2 x 18 1/2 inches",1940,0],[8935,"Brown Sail, Wing and Wing, Nassau","1940","Toledo Museum of Art","871024","Oil on canvas, 38 x 30 1/16 inches",1940,0],[8936,"Untitled (Dorothy Schubart)","1940","Museum of Modern Art (MoMA)","863558","Charcoal on paper, 22 1/8 x 18 1/4 inches",1940,0],[8939,"Yellow Cactus","1940","Randolph-Macon Women's College. Maier Museum of Art","869922","Oil and tempera on canvas-covered board, 12 x 16 inches",1940,0],[8940,"Cactus and Indian Paintbrush","1940","Private Collection","824596","Oil on canvas, 5 3/4 x 8 inches",1940,0],[8941,"Datura and Pedernal","1940","Orlando Museum of Art","794779","Oil on board, 11 x 16 1/8 inches",1940,0],[8942,"Red Hills with Flowers","1940","Art Institute of Chicago","871273","Oil on canvas, 12 x 30 1/8 inches",1940,0],[8943,"Red and Yellow Cliffs Ghost Ranch","1940","Metropolitan Museum of Art (The Met)","884933","Oil on canvas, 24 x 36 inches",1940,0],[8944,"Untitled (Ghost Ranch Patio)","ca. 1940","Private Collection","886126","Graphite on paper, Manila paper, 23 7/8 x 17 7/8 inches",1940,0],[8945,"Untitled (Feather and Bone)","ca. 1940","Private Collection","824600","Graphite on paper, 10 x 8 inches",1940,0],[8946,"Untitled (Feather)","ca. 1940","Private Collection","794138","Graphite on paper, 9 x 6 inches",1940,0],[8947,"Untitled (Shell and Feather)","ca. 1940","Colby College Museum of Art","824603","Oil on canvas, 6 x 12 inches",1940,0],[10396,"Mountain Flowers No. I","1940","Georgia O'Keeffe Museum","856028","Oil on canvas, 16 x 12 inches",1940,1],[10397,"Mountain Flowers II/Mariposa Lily – Pink","1940","Georgia O'Keeffe Museum","856025","Oil on canvas, 14 x 10 inches",1940,1],[10533,"Long Pink Hill","1940","","869193","Oil on canvas, 7 x 18 inches",1940,0],[10716,"Untitled (Bone)","1940s","","","Pencil, dimensions unknown",1940,1],[591,"Blue Sky","1941","Worcester Art Museum","793907","Oil on canvas, 36 x 16 inches",1941,0],[592,"Grey Hills","1941","Indianapolis Museum of Art","863387","Oil on canvas, 20 x 30 inches",1941,0],[593,"Near Abiquiú, New Mexico, 1941","1941","Private Collection","","Oil on canvas, 12 x 30 inches",1941,0],[594,"Red Hills and Bones","1941","Philadelphia Museum of Art","857729","Oil on canvas, 29 3/4 × 40 inches",1941,0],[595,"White Place in Shadow","1941","Private Collection","824058","Oil on canvas, 30 x 40 inches",1941,0],[677,"Untitled (Road to Pedernal)","1941","Georgia O'Keeffe Museum","794492","Graphite on paper, 6 x 10 inches",1941,0],[1014,"White Feather","1941","Georgia O'Keeffe Museum","","Oil on canvas, 20 x 16 inches",1941,0],[1015,"A Man from the Desert","1941","Georgia O'Keeffe Museum","790039","Oil on canvas, 16 15/16 x 7 1/16 inches",1941,0],[1016,"Mariposa Lilies and Indian Paintbrush","1941","Georgia O'Keeffe Museum","790013","Oil on canvas, 10 x 14 inches",1941,0],[1017,"Road to Pedernal","1941","Georgia O'Keeffe Museum","790027","Oil on canvas, 6 1/8 x 10 inches",1941,0],[1018,"Untitled (Pedernal)","1941","Georgia O'Keeffe Museum","790038","Oil on board, 7 x 16 inches",1941,0],[1020,"My Front Yard, Summer","1941","Georgia O'Keeffe Museum","789830","Oil on canvas, 20 1/16 x 30 1/8 inches",1941,0],[1218,"Pedernal","1941","Georgia O'Keeffe Museum","786553","Oil on canvas, 19 x 30 1/4 inches",1941,0],[8948,"Ghost Ranch Cliffs","1940–1942","Private Collection","794777","Oil on canvas, 16 x 36 inches",1941,0],[8949,"Sunflower","1940–1942","Private Collection","793905","Oil on canvas, 10 x 12 inches",1941,0],[8950,"From a New Jersey Weekend I","1941","Private Collection","793906","Oil on canvas, 36 x 20 inches",1941,0],[8951,"From A New Jersey Weekend II","1941","Princeton University Art Museum","714079","Oil on canvas, 36 x 24 inches",1941,0],[8952,"Turkey Feathers and Indian Pot","1941","Private Collection","714081","Oil on canvas, 20 x 16 inches",1941,0],[8953,"An Orchid","1941","Museum of Modern Art (MoMA)","863557","Pastel on paper and cardboard, 27 5/8 x 21 3/4 inches",1941,0],[8954,"Narcissa's Last Orchid","1941","Princeton University Art Museum","794137","Pastel on paper, 21 3/4 x 27 1/2 inches",1941,0],[39,"Kokopelli with Snow","1942","Georgia O'Keeffe Museum","790012","Oil on board, 15 x 9 15/16 inches",1942,0],[42,"Pedernal","1941–1942","Georgia O'Keeffe Museum","789831","Oil on canvas, 20 1/8 x 30 1/4 inches",1942,0],[143,"A Piece of Wood I","1942","Georgia O'Keeffe Museum","","Oil on canvas, 24 x 20 inches",1942,0],[1021,"Feathers, White and Grey","1942","Georgia O'Keeffe Museum","","Oil on canvas, 16 x 12 inches",1942,0],[1022,"Kokopelli","1942","Georgia O'Keeffe Museum","790031","Oil on board, 7 3/8 x 7 1/2 inches",1942,0],[8955,"A Piece of Wood","1942","Private Collection","714095","Oil on canvas, 24 x 20 inches",1942,0],[8956,"A Piece of Wood/From Knot of Wood","1942","Art Bridges","714096","Oil on canvas, 24 3/4 x 19 3/4 inches",1942,0],[8957,"Feather with Bird's Bone","1942","Private Collection","824606","Oil on canvas, 20 x 12 inches",1942,0],[8958,"It Was a Man and a Pot","1942","Crocker Art Museum","858956","Oil on canvas, 16 x 20 inches",1942,0],[8959,"Leaves of a Plant","1942","Private Collection","886125","Oil on canvas, 40 x 30 inches",1942,0],[8960,"Black Place","1942","Private Collection","793909","Oil on canvas, 20 x 30 inches",1942,0],[8961,"Black Hills with Cedar","1942","Hirshhorn Museum and Sculpture Garden","794780","Oil on canvas, 16 x 30 inches",1942,0],[10534,"Feathers","1942","","869196","Oil on canvas, 19 x 16 inches",1942,0],[10714,"Maria Goes to a Party","1942","","","Oil on canvas, 30 x 24 inches",1942,1],[60,"Head with Broken Pot","1943","Georgia O'Keeffe Museum","","Oil on canvas, 16 x 19 inches",1943,0],[86,"Cottonwood Tree in Spring","1943","","782114","Oil on canvas, 30 1/16 x 36 1/8 inches",1943,0],[96,"Untitled (Dry Waterfall, Ghost Ranch)","ca. 1943","Georgia O'Keeffe Museum","790855","Graphite and charcoal on paper, 23 7/8 x 17 7/8 inches",1943,0],[97,"Untitled (Ghost Ranch Cliff)","ca. 1943","Georgia O'Keeffe Museum","790858","Graphite and charcoal on paper, 23 7/8 x 17 7/8 inches",1943,0],[596,"Cliffs Beyond Abiquiú – Dry Waterfall","1943","The Cleveland Museum of Art","886041","Oil on canvas, 30 x 16 inches",1943,0],[597,"The White Place – A Memory","1943","Private Collection","","Oil on canvas, 30 x 20 inches",1943,0],[678,"Untitled (White Flower on Red Earth)","1943","Georgia O'Keeffe Museum","794491","Graphite on paper, 4 x 3 5/8 inches",1943,0],[977,"Untitled (New Mexico Landscape)","ca. 1943","Georgia O'Keeffe Museum","789810","Oil on canvas, 13 x 33 1/8 inches",1943,0],[978,"Untitled (New Mexico Landscape)","ca. 1943","Georgia O'Keeffe Museum","789820","Oil on canvas, 10 x 23 inches",1943,0],[1023,"Untitled (Beauford Delaney)","1943","Georgia O'Keeffe Museum","789952","Charcoal on paper, 24 7/8 x 18 7/8 inches",1943,0],[1024,"Untitled (Abstraction)","1943","Georgia O'Keeffe Museum","789946","Charcoal and white chalk on paper, 24 x 17 7/8 inches",1943,0],[1025,"Horns","1943","Georgia O'Keeffe Museum","790035","Oil on board, 9 3/4 x 13 3/4 inches",1943,0],[1026,"Dead Piñon Tree","1943","Georgia O'Keeffe Museum","789798","Oil on canvas, 40 x 30 inches",1943,0],[1423,"Untitled (Flower), Pelican I Sketchbook","1943","Georgia O'Keeffe Museum","801264","Graphite on paper, 7 x 4 5/8 inches",1943,0],[8962,"Beauford Delaney","1943","Art Institute of Chicago","871285","Charcoal on cream laid paper, 24 1/2 x 18 9/16 inches",1943,0],[8963,"Untitled (Beauford Delaney)","1943","Philadelphia Museum of Art","857722","Charcoal with stumping and erasing on paper, 24 3/4 x 18 5/8 inches",1943,0],[8964,"Untitled (Beauford Delaney)","1943","National Portrait Gallery","858999","Pastel on medium thick, gray, rough wove paper mounted to gray cardboard, pastel board, S. Halpern Artists Materials*, 19 1/4 x 12 3/4 inches",1943,0],[8965,"Beauford Delaney","1943","Private Collection","793910","Pastel on paper, 15 1/4 x 11 1/2 inches",1943,0],[8966,"Pelvis","1943","Private Collection","886123","Oil on canvas, 16 x 12 inches",1943,0],[8967,"Pelvis – Side","1943","Private Collection","714105","Oil on canvas-covered board, 14 x 11 5/8 inches",1943,0],[8971,"Pelvis with Distance","1943","Indianapolis Museum of Art","863383","Oil on canvas, 23 7/8 x 29 3/4 inches",1943,0],[9434,"Pelvis with the Moon – New Mexico","1943","Norton Museum of Art","862720","Oil on canvas, 30 x 24 inches",1943,0],[9435,"The White Place in Sun","1943","Art Institute of Chicago","871264","Oil on canvas, 27 15/16 × 22 1/8 inches",1943,0],[9436,"Dead Cottonwood Tree","1943","Santa Barbara Museum of Art","863508","Oil on canvas, 36 x 30 inches",1943,0],[10150,"Cottonwood III","1943","The Butler Institute of American Art","824622","Oil on canvas, 19 1/2 x 29 1/4 inches",1943,0],[10175,"The Black Place","1943","Art Institute of Chicago","871274","Oil on canvas, 19 15/16 x 36 inches",1943,0],[10191,"Untitled (Ghost Ranch Cliff)","ca. 1943","Private Collection","886124","Graphite on paper, 17 7/8 x 23 7/8 inches",1943,0],[10205,"Pelvis With Shadows and the Moon","1943","Private Collection","714107","Oil on canvas, 40 x 48 inches",1943,0],[10206,"White Flower on Red Earth II","1943","Private Collection","793912","Oil on canvas, 20 x 24 inches",1943,0],[10207,"My Back Yard","1943","Private Collection","793913","Oil on canvas, 18 x 24 inches",1943,0],[10208,"Cliffs Beyond Abiquiú","1943","Private Collection","793914","Oil on canvas, 30 x 24 inches",1943,0],[10209,"Cottonwood Tree","1943","Private Collection","793915","Oil on canvas, 36 x 30 inches",1943,0],[10359,"Pelvis with Pedernal","1943","Munson Museum","824616","Oil on canvas, 16 x 22 inches",1943,0],[10361,"White Flower on Red Earth I","1943","The Newark Museum of Art","863525","Oill on canvas, 26 1/4 x 30 x 1/4 inches",1943,0],[87,"Pelvis IV","1944","Georgia O'Keeffe Museum","","Oil on hardboard, 36 1/16 x 40 3/8 inches",1944,0],[136,"Black Place III","1944","Georgia O'Keeffe Museum","","Oil on canvas, 36 3/16 x 40 1/8 inches",1944,0],[9437,"Pelvis II","1944","Metropolitan Museum of Art (The Met)","884920","Oil on canvas, 40 x 30 inches",1944,0],[9438,"Black Place, I","1944","San Francisco Museum of Modern Art (SFMOMA)","824851","Oil on canvas, 26 x 30 1/8 inches",1944,0],[9461,"Black Place II","1944","Metropolitan Museum of Art (The Met)","884926","Oil on canvas, 23 7/8 x 30 inches",1944,0],[10147,"Pelvis I","1944","Milwaukee Art Museum","862536","Oil on canvas, 36 x 30 inches",1944,0],[10152,"Flying Backbone","1944","Crystal Bridges Museum of American Art","869299","Oil on canvas, 12 x 25 1/4 inches",1944,0],[10210,"Pelvis III","1944","Private Collection","794781","Oil on canvas, 48 x 40 inches",1944,1],[10211,"Black Place No. IV","1944","Private Collection","714125","Oil on canvas, 30 x 36 inches",1944,0],[10212,"Cottonwood I","1944","Frances Lehman Loeb Art Center, Vassar College","793917","Oil on canvas, 30 x 36 inches",1944,0],[10354,"My Heart","1944","Museum at Texas Tech University","869298","Pastel on paper, 27 1/2 x 21 1/2 inches",1944,1],[10535,"Waterfall I","1944","","869195","Oil on canvas, 30 x 16 inches",1944,0],[31,"Abiquiú Mesa I","1944–1945","Georgia O'Keeffe Museum","857590","Graphite on paper, 5 9/16 x 17 7/16 inches",1945,0],[32,"Abiquiú Mesa II","1944–1945","Georgia O'Keeffe Museum","857592","Graphite on paper, 5 5/8 x 17 7/16 inches",1945,0],[88,"Kachina","1945","Georgia O'Keeffe Museum","","Oil on canvas, 24 x 8 inches",1945,0],[102,"Pelvis Series, Red with Yellow","1945","Georgia O'Keeffe Museum","789806","Oil on canvas, 36 x 48 inches",1945,0],[122,"Pedernal","1945","Georgia O'Keeffe Museum","786566","Pastel on paper, 21 1/2 x 43 1/4 inches",1945,0],[598,"The Black Place III","1945","Private Collection","824106","Pastel on paper, 27 ¾ x 43 ¾ inches",1945,0],[679,"Untitled (New Mexico Landscape)","1944–1945","Georgia O'Keeffe Museum","794494","Graphite on paper, 8 7/8 x 11 3/4 inches",1945,0],[680,"Untitled (Black Place)","1944–1945","Georgia O'Keeffe Museum","857593","Graphite on paper, 11 3/4 x 17 7/8 inches",1945,0],[681,"Untitled (Black Place)","1944–1945","Georgia O'Keeffe Museum","857595","Graphite on paper, 17 3/4 x 11 3/4 inches",1945,0],[682,"Untitled (Black Place)","1944–1945","Georgia O'Keeffe Museum","857369","Graphite on paper, 7 5/8 x 11 3/8 inches",1945,0],[683,"Untitled (Black Place)","1944–1945","Georgia O'Keeffe Museum","857383","Graphite on paper, 7 5/8 x 11 3/8 inches",1945,0],[684,"Untitled (Black Place)","1944–1945","Georgia O'Keeffe Museum","794493","Graphite on paper, 7 7/16 x 9 7/8 inches",1945,0],[688,"Untitled (Landscape)","1940s","Georgia O'Keeffe Museum","794496","Black ink on paper, 7 3/8 x 9 5/8 inches",1945,0],[689,"Untitled (Landscape)","1940s","Georgia O'Keeffe Museum","857812","Graphite on paper, 9 x 11 3/8 inches",1945,0],[799,"Untitled (Tree)","ca. 1940s","Georgia O'Keeffe Museum","789907","Graphite on paper, 17 7/8 x 11 3/4 inches",1945,0],[941,"Pelican III Sketchbook (1930s – 1960)","1930s–1960","Georgia O'Keeffe Museum","801488","Graphite on paper, 7 x 4 5/8 in. (17.8 x 11.7) or 4 5/8 x 7 in. (11.7 x 17.8), sheet (orientations vary)",1945,0],[979,"Untitled (Tree)","ca. 1945","Georgia O'Keeffe Museum","789866","Charcoal and graphite on paper, 17 7/8 x 11 3/4 inches",1945,0],[1027,"Untitled (Cottonwood Tree)","1945","Georgia O'Keeffe Museum","789819","Oil on board, 24 1/4 x 20 inches",1945,0],[1082,"Cactus I (From My Sketchbook)","1940s","Georgia O'Keeffe Museum","857594","Graphite on paper, 9 x 6 inches",1945,0],[1083,"Cactus II (From My Sketchbook)","1940s","Georgia O'Keeffe Museum","857596","Graphite on paper, 9 x 6 inches",1945,0],[1219,"Abstraction","1945","Georgia O'Keeffe Museum","786528","Charcoal on paper, 24 x 18 1/2 inches",1945,0],[1357,"Untitled (Flower), Beverly Spiral Sketchbook","1940s","Georgia O'Keeffe Museum","801452","Graphite on paper, 3 7/8 x 4 7/8 inches",1945,0],[1437,"Untitled (Hawaii Landscape), Winsor & Newton Sketchbook","1940s","Georgia O'Keeffe Museum","801437","Blue copy pencil on paper, 7 1/4 x 4 1/4 inches",1945,0],[1438,"Untitled (Hawaii Landscape), Winsor & Newton Sketchbook","1940s","Georgia O'Keeffe Museum","801436","Blue copy pencil on paper, 7 1/4 x 4 1/4 inches",1945,0],[1439,"Untitled (Hawaii Landscape), Winsor & Newton Sketchbook","1940s","Georgia O'Keeffe Museum","801435","Blue copy pencil on paper, 7 1/4 x 4 1/4 inches",1945,0],[1453,"Untitled (New Mexico Landscape), Winsor & Newton Sketchbook","1940s","Georgia O'Keeffe Museum","801422","Graphite on paper, 4 1/4 x 7 1/4 inches",1945,0],[1454,"Untitled (New Mexico Landscape), Winsor & Newton Sketchbook","1940s","Georgia O'Keeffe Museum","801421","Graphite on paper, 4 1/4 x 7 1/4 inches",1945,0],[1458,"Untitled (New Mexico Landscape), Winsor & Newton Sketchbook","1940s","Georgia O'Keeffe Museum","801522","Graphite on paper, 4 1/4 x 7 1/4 inches",1945,0],[1461,"Untitled (New Mexico Landscape, The White Place), Winsor & Newton Sketchbook","1940s","Georgia O'Keeffe Museum","801527","Graphite on paper, 7 1/4 x 4 1/4 inches",1945,0],[1462,"Untitled (New Mexico Landscape), Winsor & Newton Sketchbook","1940s","Georgia O'Keeffe Museum","801526","Graphite on paper, 4 1/4 x 7 1/4 inches",1945,0],[1463,"Untitled (New Mexico Landscape), Brown Sketchbook","1940s","Georgia O'Keeffe Museum","801529","Graphite on paper, 4 x 6 1/2 inches",1945,0],[1474,"Untitled (New Mexico Landscape), Brown Sketchbook","1940s","Georgia O'Keeffe Museum","801537","Graphite on paper, 4 x 6 1/2 inches",1945,0],[1475,"Untitled (New Mexico Landscape), Brown Sketchbook","1940s","Georgia O'Keeffe Museum","801539","Graphite on paper, 6 1/2 x 4 inches",1945,0],[1476,"Untitled (New Mexico Landscape), Brown Sketchbook","1940s","Georgia O'Keeffe Museum","801538","Graphite on paper, 4 x 6 1/2 inches",1945,0],[1477,"Untitled (New Mexico Landscape), Brown Sketchbook","1940s","Georgia O'Keeffe Museum","801540","Graphite on paper, 4 x 6 1/2 inches",1945,0],[1478,"Untitled (New Mexico Landscape), Brown Sketchbook","1940s","Georgia O'Keeffe Museum","801541","Graphite on paper, 4 x 6 1/2 inches",1945,0],[1479,"Untitled (New Mexico Landscape), Brown Sketchbook","1940s","Georgia O'Keeffe Museum","801542","Graphite on paper, 4 x 6 1/2 inches",1945,0],[1480,"Untitled (New Mexico Landscape), Brown Sketchbook","1940s","Georgia O'Keeffe Museum","801543","Graphite on paper, 4 x 6 1/2 inches",1945,0],[1481,"Untitled (Figure), Brown Sketchbook","1940s","Georgia O'Keeffe Museum","801544","Graphite on paper, 6 1/2 x 4 inches)",1945,0],[9039,"Black Place II","1945","Private Collection","869198","Oil on canvas, 24 x 30 inches",1945,1],[9722,"Red Hills and Sky","1945","Georgia O'Keeffe Museum","789794","Oil on canvas, 30 x 40 inches",1945,0],[10156,"Black Place I","1945","Minneapolis Institute of Arts","824108","Oil on canvas, 30 x 35 inches",1945,0],[10165,"Goat's Horn With Red","1945","Hirshhorn Museum and Sculpture Garden","794783","Pastel on paperboard mounted on paperboard, 27 7/8 x 31 11/16 inches",1945,0],[10166,"Cebolla Church","1945","North Carolina Museum of Art","863343","Oil on canvas, 20 1/16 x 36 1/4 inches",1945,0],[10172,"Abiquiú Sand Hills and Mesa","1944–1945","Private Collection","793918","Oil on canvas, 16 x 36 inches",1945,0],[10184,"Dead Tree with Pink Hill","1945","The Cleveland Museum of Art","886044","Oil on canvas, 30 x 40 inches",1945,0],[10189,"Untitled (Cactus Flower)","1940s","National Gallery of Art (NGA)","794787","Pastel on beige, sand-covered paper mounted on gray cardboard, pastel board, 27 3/4 x 34 inches, sheet",1945,0],[10192,"Untitled (Black Place)","ca. 1944–ca. 1945","Private Collection","886121","Graphite on paper, newsprint*, 10 1/4 x 7 3/4 inches",1945,0],[10213,"Untitled (Bone)","1944–1945","Private Collection","793919","Graphite on paper, 10 x 12 inches",1945,0],[10214,"Untitled (Bone)","1944–1945","Private Collection","793920","Graphite on paper, 10 3/8 x 16 inches",1945,0],[10215,"Untitled (Bone)","1944–1945","Private Collection","824629","Graphite on paper, 9 x 12 inches",1945,0],[10216,"Untitled (Black Place)","ca. 1944–ca. 1945","Private Collection","824632","Graphite on paper*, 7 3/4 x 10 1/4 inches",1945,0],[10217,"Untitled (Black Place)","ca. 1944–ca. 1945","Private Collection","824635","Graphite on paper*, 7 3/4 x 10 1/4 inches",1945,0],[10218,"Untitled (Black Place)","ca. 1944–ca. 1945","Private Collection","824640","Graphite on paper, 7 1/2 x 11 1/2 inches",1945,0],[10219,"Pelvis Series, Red With Blue","1945","Private Collection","824643","Oil on canvas, 30 x 40 inches",1945,0],[10220,"Goat's Horns I","1945","Private Collection","793924","Graphite and charcoal on paper, 23 x 17 7/8 inches",1945,0],[10221,"Goat's Horns II","1945","Private Collection","824646","Charcoal and ink on paper, 24 x 18 5/8 inches",1945,0],[10222,"Goat's Horns with Blue","1945","Private Collection","824063","Pastel on paper, 27 3/4 x 35 inches",1945,0],[10223,"Pink Camellia","1945","Private Collection","886122","Pastel on paper, 19 3/4 x 24 7/8 inches",1945,0],[10225,"Abiquiú Sand Hills and Mesa","1945","Art Institute of Chicago","871267","Oil on canvas, 15 15/16 x 36 inches",1945,0],[10226,"My Backyard","1945","Private Collection","794232","Oil on canvas, 10 x 8 inches",1945,0],[10227,"Spring Tree No. II","1945","Private Collection","793928","Oil on canvas, 30 x 36 inches",1945,0],[10247,"Untitled (New Mexico Landscape)","1940s","Private Collection","794219","Graphite on paper, 5 7/8 x 4 3/4 inches",1945,0],[10356,"Spring Tree No. I","1945","New Mexico Museum of Art","714143","Oil on canvas, 30 x 36 inches",1945,0],[10362,"Flying Backbone No. 2","1944–1945","Private Collection","794782","Oil on canvas, 10 x 12 inches",1945,0],[10537,"Cliffs, Ghost Ranch","1945","","","Oil on canvas, 12 x 22 inches",1945,1],[10538,"Hills and Mesa to the West","1945","","869197","Oil on canvas, 19 x 36 inches",1945,0],[10933,"Untitled (Abstraction)","1945","Los Angeles County Museum of Art (LACMA)","","Graphite on paper, 12 x 9 inches",1945,1],[10934,"Untitled (Bone)","1940s","Los Angeles County Museum of Art (LACMA)","794015","Graphite on paper, 9 x 12 inches",1945,1],[10935,"Untitled (Bone)","1940s","Los Angeles County Museum of Art (LACMA)","794016","Graphite on paper, 9 x 12 inches",1945,1],[15,"Abstraction","1946","Georgia O'Keeffe Museum","725802","Cast aluminum, 118 x 118 x 57 3/4 inches",1946,0],[89,"Untitled (Patio Door)","ca. 1946","Georgia O'Keeffe Museum","789859","Graphite on paper, 16 15/16 x 14 inches",1946,0],[686,"Untitled (Tree)","ca. 1946","Georgia O'Keeffe Museum","790859","Graphite on paper, 11 3/4 x 17 7/8 inches",1946,0],[1028,"Part of the Cliff","1946","Georgia O'Keeffe Museum","789812","Oil on canvas, 36 1/8 x 20 1/16 inches",1946,0],[1220,"Abstraction (1/10)","1946","Georgia O'Keeffe Museum","809521","White lacquered bronze, 10 x 10 x 1 1/2 inches",1946,0],[1221,"Abstraction (2/10)","1946","Georgia O'Keeffe Museum","809512","White lacquered bronze, 10 x 10 x 10 1/2 inches",1946,0],[1222,"Abstraction (5/10)","1946","Georgia O'Keeffe Museum","809509","White lacquered bronze, 10 x 10 x 1 1/2 inches",1946,0],[1223,"Abstraction (8/10)","1946","Georgia O'Keeffe Museum","809500","White lacquered bronze, 10 x 10 x 1 1/2 inches",1946,0],[1224,"Abstraction (9/10)","1946","Georgia O'Keeffe Museum","809497","White lacquered bronze, 10 x 10 x 1 1/2 inches",1946,0],[1225,"Abstraction (10/10)","1946","Georgia O'Keeffe Museum","","White lacquered bronze, 10 x 10 x 1 1/2 inches",1946,0],[1226,"Abstraction","1946","Georgia O'Keeffe Museum","725800","White lacquered bronze, 36 x 36 x 4 1/2 inches",1946,0],[1227,"Abstraction","1946","Georgia O'Keeffe Museum","","White lacquered epoxy, 36 x 36 x 4 1/2 inches",1946,0],[1228,"Abstraction","1946","Georgia O'Keeffe Museum","","White lacquered epoxy, 36 x 36 x 4 1/2 inches",1946,0],[1229,"Abstraction","1946","Georgia O'Keeffe Museum","","White lacquered epoxy, 36 x 36 x 4 1/2 inches",1946,0],[9186,"Abstraction (Maquette)","1946","Georgia O'Keeffe Museum","809491","wax, 10 x 10 x1 1/2 inches",1946,0],[9187,"Abstraction (Maquette)","1946","Georgia O'Keeffe Museum","714151","wax, 10 x 10 1 1/2 inches",1946,0],[9188,"Abstraction (Maquette)","1946","Georgia O'Keeffe Museum","","wax, 10 x 10 x1 1/2 inches",1946,0],[10155,"In the Patio I","1946","San Diego Museum of Art","714152","Oil on paper, 30 x 24 inches",1946,0],[10158,"Bare Tree Trunks with Snow","1946","Dallas Museum of Art","863440","Oil on canvas, 29 1/2 x 39 1/2 inches",1946,0],[10182,"Dark Tree Trunks","1946","Brooklyn Museum of Art","863513","Oil on canvas, 40 x 30 inches",1946,0],[10193,"Untitled (Patio Door)","ca. 1946","Private Collection","886120","Graphite on paper, 17 x 14 inches",1946,0],[10228,"Abstraction (3/10)","1946","Private Collection","","White-lacquered bronze, 10 x 10 x 1 1/2 inches",1946,0],[10229,"Abstraction (4/10)","1946","Private Collection","","White-lacquered bronze, 10 x 10 x 1 1/2 inches",1946,0],[10230,"Abstraction (6/10)","1946","Private Collection","","White-lacquered bronze, 10 x 10 x 1 1/2 inches",1946,0],[10231,"Abstraction (7/10)","1946","Private Collection","","White-lacquered bronze, 10 x 10 x 1 inches",1946,0],[10232,"Abstraction","1946","Private Collection","","White-lacquered bronze, 10 x 10 x 1 1/2 inches",1946,0],[10233,"Abstraction","1946","Private Collection","","White-lacquered bronze, 10 x 10 x 1 1/2 inches",1946,0],[10234,"Abstraction","1946","Private Collection","","Cast aluminum, 118 x 118 x 57 3/4 inches",1946,0],[10235,"Pelvis Series XX","1946","Private Collection","714153","Oil on canvas, 8 x 10 inches",1946,0],[10236,"A Black Bird with Snow-Covered Red Hills","1946","National Gallery of Art (NGA)","857696","Oil on canvas, 36 x 48 inches",1946,0],[10237,"Deer Horns","1946","Private Collection","824649","Oil on paper, 30 x 24 inches",1946,0],[10238,"Yellow Cottonwoods","1946","Private Collection","794229","Oil on canvas, 36 x 30 inches",1946,0],[10364,"Abstraction","1946","Private Collection","714147","White-lacquered bronze, 10 x 10 x 1 1/2 inches",1946,0],[10365,"Abstraction","1946","Private Collection","","White-lacquered bronze or epoxy, 36 x 36 x 4 1/2 inches",1946,0],[10715,"A Black Bird with Red and Yellow","1946","","","Oil on canvas, 40 x 48 inches",1946,1],[10239,"Pelvis Series","1947","Private Collection","714158","Oil on canvas, 40 x 48 inches",1947,0],[10240,"White Primrose","1947","Private Collection","824656","Oil on canvas, 26 x 20 inches",1947,0],[90,"Spring","1948","Georgia O'Keeffe Museum","856042","Oil on canvas, 48 1/4 x 84 1/4 inches",1948,0],[939,"Winsor and Newton Sketchbook","1939–1957","Georgia O'Keeffe Museum","801510","Graphite on paper and cardboard, 4 1/4 x 7 1/4 inches",1948,0],[1029,"Cottonwood and Pedernal","1948","Georgia O'Keeffe Museum","790030","Oil on canvas, 10 x 12 inches",1948,0],[1037,"In the Patio III","1948","Georgia O'Keeffe Museum","789825","Oil on canvas, 18 x 30 inches",1948,0],[10163,"In the Patio IV","1948","Museum of Fine Arts (MFA Boston)","794227","Oil on canvas, 14 x 30 1/8 inches",1948,0],[10241,"Untitled (Cottonwood Trees and Pedernal)","1948","Private Collection","794226","Graphite on paper, 9 x 11 7/8 inches, sheet",1948,0],[10242,"Untitled (New Mexico Landscape)","ca. 1948","Private Collection","824657","Graphite on paper, 4 3/4 x 5 7/8 inches, sheet",1948,0],[10243,"Untitled (New Mexico Landscape)","ca. 1948","Private Collection","794224","Graphite on paper, 4 3/4 x 5 7/8 inches",1948,0],[10244,"Untitled (New Mexico Landscape)","ca. 1948","Private Collection","794223","Graphite on paper, 4 3/4 x 5 7/8 inches",1948,0],[10357,"In the Patio II","1948","New Mexico Museum of Art","885898","Oil on linen, 17 3/4 x 29 3/4 inches",1948,0],[10358,"Grey Tree, Fall","1948","Smith College Museum of Art","863506","Oil on canvas, 40 x 30 inches",1948,0],[10366,"In the Patio V","1948","Museo Rufino Tamayo","714160","Oil on canvas, 24 x 40 inches",1948,0],[91,"Black Place, Grey and Pink","1949","Georgia O'Keeffe Museum","786529","Oil on canvas, 36 x 48 inches",1949,0],[687,"Untitled (Black Place)","1949","Georgia O'Keeffe Museum","790861","Graphite on paper, 4 5/8 x 7 inches",1949,0],[1030,"Ram's Horns I","ca. 1949","Georgia O'Keeffe Museum","789925","Charcoal on paper, 18 5/8 x 24 7/8 inches",1949,0],[10180,"Brooklyn Bridge","1949","Brooklyn Museum of Art","863520","Oil on board, 47 15/16 x 35 7/8 inches",1949,0],[10181,"Brooklyn Bridge","1949","Brooklyn Museum of Art","863518","Charcoal on brown paper, 62 7/8 x 36 inches",1949,0],[10246,"Black Place Green","1949","Private Collection","794785","Oil on canvas, 37 1/4 x 47 1/4 inches",1949,0],[10367,"Ram's Horns II","ca. 1949","New Orleans Museum of Art","794220","Charcoal on paper, 18 7/8 x 24 7/8 inches",1949,0],[38,"In the Patio VIII","1950","Georgia O'Keeffe Museum","","Oil on canvas, 26 x 20 inches",1950,0],[95,"Untitled (Antelope Horns)","ca. 1952","Georgia O'Keeffe Museum","725874","Graphite and charcoal on paper, 17 7/8 x 23 7/8 in",1950,0],[165,"In the Patio IX","1950","Art Bridges","714190","Oil on canvas mounted on panel, 30 x 40 inches",1950,0],[544,"Winter Trees, Abiquiú, I","1950","Georgia O'Keeffe Museum","789821","Oil on canvas, 24 x 20 inches",1950,0],[655,"Untitled (Flower)","1950","Georgia O'Keeffe Museum","789851","Charcoal on paper, 23 1/2 x 17 7/8 inches",1950,0],[656,"Untitled (Flower)","1950","Georgia O'Keeffe Museum","789843","Charcoal on paper, 23 1/2 x 17 7/8 inches",1950,0],[690,"Untitled (Tree)","1940s–1950s","Georgia O'Keeffe Museum","794495","Graphite on paper, 5 3/4 x 4 inches",1950,0],[691,"Untitled (Tree)","1940s–1950s","Georgia O'Keeffe Museum","794497","Graphite on paper, 4 x 6 inches",1950,0],[692,"Untitled (Tree)","1940s–1950s","Georgia O'Keeffe Museum","794498","Graphite on paper, 6 x 7 7/8 inches",1950,0],[693,"Untitled (Tree)","1940s–1950s","Georgia O'Keeffe Museum","794499","Graphite on paper, 9 x 11 7/8 inches",1950,0],[694,"Untitled (Tree)","1940s–1950s","Georgia O'Keeffe Museum","794485","Graphite on paper, 12 1/8 x 9 5/8 inches",1950,0],[695,"Untitled (Tree)","1940s–1950s","Georgia O'Keeffe Museum","794473","Graphite on paper, 13 3/4 x 10 inches",1950,0],[696,"Untitled (Landscape)","1940s–1950s","Georgia O'Keeffe Museum","794475","Graphite on paper, 12 x 8 7/8 inches",1950,0],[697,"Untitled (Tree)","1940s–1950s","Georgia O'Keeffe Museum","794474","Graphite on paper, 9 x 11 7/8 inches",1950,0],[698,"Untitled (Tree)","1940s–1950s","Georgia O'Keeffe Museum","794477","Graphite on paper, 13 3/4 x 10 inches",1950,0],[699,"Untitled (Tree)","1940s–1950s","Georgia O'Keeffe Museum","794476","Graphite on paper, 13 3/4 x 10 inches",1950,0],[700,"Untitled (Tree)","1940s–1950s","Georgia O'Keeffe Museum","794479","Graphite on paper, 10 x 13 3/4 inches",1950,0],[701,"Untitled (Poppy)","ca. 1950","Georgia O'Keeffe Museum","794478","Graphite on paper, 13 3/4 x 10 inches",1950,0],[943,"Grey Spiral Notebook","1930s–1960s","Georgia O'Keeffe Museum","857420","Graphite (unless otherwise stated) on moderately thick, cream, slightly textured wove paper, 18 x 12 inches or 12 x 18 inches, sheet (orientations vary)",1950,1],[980,"Untitled (Tree)","1940s–1950s","Georgia O'Keeffe Museum","789805","Charcoal on canvas, 48 1/2 x 30 1/2 inches",1950,0],[1031,"Untitled (Tree)","1940s–1950s","Georgia O'Keeffe Museum","857597","Graphite on paper, 10 1/4 x 8 inches",1950,0],[1032,"Cottonwoods Near Abiquiú","1930","Georgia O'Keeffe Museum","789824","Oil on canvas, 22 x 26 inches",1950,0],[1033,"Early Spring Trees Above Irrigation Ditch, Abiquiú","1930","Georgia O'Keeffe Museum","789826","Oil on canvas, 30 x 26 inches",1950,0],[1034,"Winter Trees, Abiquiú, III","1950","Georgia O'Keeffe Museum","789832","Oil on canvas, 25 3/8 x 31 inches",1950,0],[1230,"Untitled (Tree)","1940s–1950s","Georgia O'Keeffe Museum","725844","Charcoal on canvas, 48 x 30 inches",1950,0],[1232,"Untitled (Tree)","1940s–1950s","Georgia O'Keeffe Museum","789823","Charcoal on canvas, 30 x 36 in inches",1950,0],[1513,"Untitled (New Mexico Landscape), Grey Spiral notebook","1940s–1950s","Georgia O'Keeffe Museum","805902","Graphite on paper, 12 x 18 inches",1950,0],[10148,"Poppies","1950","Milwaukee Art Museum","862537","Oil on canvas, 36 x 30 inches",1950,0],[10248,"Untitled (Landscape)","1940s–1950s","Private Collection","824662","Graphite on paper, newsprint, 7 3/4 x 10 1/4 inches",1950,0],[10249,"Untitled (Tree)","1940s–1950s","Private Collection","794217","Graphite on paper, 10 7/8 x 13 3/4 inches",1950,0],[10250,"Untitled (Tree)","1940s–1950s","Private Collection","824666","Graphite on paper, 8 1/2 x 12 inches",1950,0],[10251,"Cottonwoods","1940s–1950s","Private Collection","793936","Graphite on paper, 14 x 16 1/2 inches",1950,0],[10252,"Untitled (Trees)","1940s–1950s","Private Collection","824668","Graphite on paper, 9 x 11 7/8 inches",1950,0],[10253,"Untitled (Trees)","1940s–1950s","Private Collection","794172","Graphite on paper, 9 x 11 7/8 inches",1950,0],[10254,"Untitled (Trees)","1940s–1950s","Private Collection","714176","Graphite on paper, 9 x 11 7/8 inches",1950,0],[10255,"Untitled (Trees)","1940s–1950s","Private Collection","824671","Graphite on paper, 12 x 8 1/2 inches",1950,0],[10256,"Untitled (Trees)","1940s–1950s","Private Collection","794170","Graphite on paper, 7 7/8 x 10 1/2 inches",1950,0],[10257,"Untitled (Tree)","1940s–1950s","Private Collection","794169","Graphite on paper, 14 3/4 x 12 3/4 inches",1950,0],[10258,"Patio Door With Clouds","1950","Private Collection","824675","Oil on canvas, 20 x 16 inches",1950,0],[10259,"Winter Trees, Abiquiú, II","1950","Private Collection","714191","Oil on canvas, 25 3/4 x 29 7/8 inches",1950,0],[10260,"Early Spring Tree","1950","Private Collection","793949","Oil on canvas, 26 x 30 inches",1950,0],[10261,"Untitled (Poppy)","ca. 1950","Private Collection","886119","Graphite on paper*, 6 5/8 x 6 inches",1950,0],[10539,"Alcalde Sandhill","1950","","","Watercolor, 12 3/4 x 19 inches",1950,1],[10540,"Lavender Iris","1950","","869199","Oil on canvas, 40 1/8 x 30 inches",1950,0],[10541,"Untitled (Alcalde Sandhill)","1950","","","Watercolor on paper, 12 1/2 x 19 inches",1950,1],[10542,"Yellow Lilies","1950","","869200","Oil on canvas, 30 x 40 inches",1950,0],[10717,"In the Patio VII","1950","","","Oil on canvas, 16 x 12 inches",1950,1],[10720,"Cliffs","1950s","","","Unknown medium, Unknown dimensions",1950,1],[599,"Dry Waterfall","1951","Private Collection","886118","Oil on canvas, 26 x 16 inches",1951,0],[10160,"Trees Abiquiú VII","1950–1951","Private Collection","794788","Oil on canvas, 10 1/8 x 12 1/8 inches",1951,0],[10262,"Patio Door Green Red","1951","Private Collection","794789","Oil on canvas, 12 x 26 inches",1951,0],[10263,"Lavender Iris","1951","Private Collection","794168","Oil on canvas, 24 x 20 inches",1951,0],[10264,"Winter Cottonwoods","1951","Private Collection","793950","Oil on canvas, 26 x 21 inches",1951,0],[10265,"Trees Abiquiú IV","1951","Private Collection","824678","Oil on canvas, 10 x 12 inches",1951,0],[40,"Lavender Hill with Green","1952","Georgia O'Keeffe Museum","786540","Oil on canvas, 12 x 27 3/16 inches",1952,0],[702,"Untitled (Dog)","1952","Georgia O'Keeffe Museum","790862","Graphite on paper, 10 x 13 3/4 in",1952,0],[703,"Untitled (Dog)","1952","Georgia O'Keeffe Museum","794481","Graphite on paper, 10 x 13 3/4 inches",1952,0],[704,"Untitled (Dog)","1952","Georgia O'Keeffe Museum","790863","Graphite on paper, 10 x 13 3/4 inches",1952,0],[705,"Untitled (Tree)","1952","Georgia O'Keeffe Museum","794480","Graphite on paper, 15 1/2 x 11 1/2 inches",1952,0],[706,"Untitled (Tree)","1952","Georgia O'Keeffe Museum","794483","Black ink on paper, 9 1/4 x 7 1/2 inches",1952,0],[707,"Untitled (Mesa)","ca. 1952","Georgia O'Keeffe Museum","794482","Graphite on paper, 5 x 8 inches",1952,0],[708,"Untitled (Mesa)","ca. 1952","Georgia O'Keeffe Museum","794484","Graphite on paper, 5 x 8 inches",1952,0],[709,"Untitled (Mesa)","ca. 1952","Georgia O'Keeffe Museum","794472","Graphite on paper, 12 x 8 7/8 inches",1952,0],[710,"Untitled (Mesa) see 1090","ca. 1952","Georgia O'Keeffe Museum","795106","Graphite on paper, 8 7/8 x 11 3/4 inches",1952,0],[711,"Untitled (Mesa)","ca. 1952","Georgia O'Keeffe Museum","795107","Graphite on paper, 8 1/4 x 6 inches",1952,0],[712,"Untitled (Mesa)","ca. 1952","Georgia O'Keeffe Museum","790860","Black ink on paper, 7 1/2 x 9 1/4 inches",1952,0],[1035,"Mesa and Road East","1952","Georgia O'Keeffe Museum","","Oil on canvas, 26 1/16 x 36 inches",1952,0],[1036,"Mesa and Road East II","1952","Georgia O'Keeffe Museum","789799","Oil on canvas, 26 x 36 1/8 inches",1952,0],[1038,"Cottonwoods","ca. 1952","Georgia O'Keeffe Museum","789813","Oil on canvas, 30 x 36 inches",1952,0],[10151,"Waterfall I","1952","Baltimore Museum of Art","869318","Oil on canvas, 32 x 18 inches",1952,0],[10154,"Pink and Yellow Hollyhocks","1952","McNay Art Museum","857646","Oil on canvas, 40 x 24 inches",1952,0],[10161,"Red Tree – Yellow Sky","1952","Museum of Fine Arts (MFA Boston)","794791","Oil on canvas, 30 x 47 3/4 inches",1952,0],[10187,"Grey Tree By the Road","1952","National Gallery of Art (NGA)","862558","Oil on canvas, 15 15/16 x 20 1/16 inches",1952,0],[10194,"Ghost Ranch Cliffs","1952","Private Collection","824680","Oil on canvas, 16 x 30 inches",1952,0],[10266,"Waterfall II","1952","Private Collection","824684","Oil on canvas, 31 3/4 x 17 3/4 inches",1952,0],[10267,"Winter Trees with Flower","1952","Private Collection","824687","Oil on canvas, 12 x 16 inches",1952,0],[10268,"Autumn Tree","1952","Private Collection","793938","Oil on canvas, 30 x 40 inches",1952,0],[10269,"Untitled (Antelope Horns)","ca. 1952","Private Collection","794164","Graphite on paper, Manila paper*, 17 7/8 x 23 7/8 inches",1952,0],[10270,"Untitled (Antelope Horns)","ca. 1952","Private Collection","794163","Graphite on paper, Manila paper*, 17 7/8 x 23 7/8 inches",1952,0],[10271,"Untitled (Antelope Horns)","ca. 1952","Private Collection","794162","Graphite on paper, 17 7/8 x 23 7/8 inches",1952,0],[10272,"Untitled (Antelope Horns)","ca. 1952","Private Collection","794161","Graphite on paper, Manila paper*, 17 7/8 x 23 7/8 inches, sheet",1952,0],[10273,"Antelope Horns","ca. 1952","Private Collection","824690","Graphite on paper, 18 3/8 x 24 7/8 inches",1952,0],[10274,"Untitled (Mesa)","ca. 1952","Private Collection","794160","Graphite on paper*, 4 3/4 x 5 7/8 inches, sheet",1952,0],[10275,"Untitled (Mesa)","ca. 1952","Private Collection","794159","Graphite on paper*, 7 7/8 x 10 1/4 inches, sheet",1952,0],[10368,"Antelope Horns","ca. 1952","Private Collection","793939","Graphite on paper, manila paper*, 17 5/8 x 23 5/8 inches",1952,0],[10369,"Untitled (Antelope Horns)","ca. 1952","Private Collection","793940","Graphite on paper, Manila paper*, 17 3/4 x 24 inches",1952,0],[92,"My Last Door","1952–1954","Georgia O'Keeffe Museum","","Oil on canvas, 48 1/4 x 84 3/16 inches",1953,0],[162,"Winter Tree III","1953","Georgia O'Keeffe Museum","789811","Oil on canvas, 30 x 36 inches",1953,0],[1039,"Easter Sunrise","1953","Georgia O'Keeffe Museum","789790","Oil on canvas, 30 1/16 x 36 1/16 inches",1953,0],[1040,"Green Tree","1953","Georgia O'Keeffe Museum","789803","Oil on canvas, 41 1/2 x 30 3/8 inches",1953,0],[9440,"From the Plains","1953","McNay Art Museum","857659","Oil on canvas, 47 11/16 x 83 5/8 inches",1953,0],[10159,"Antelope Head with Pedernal","1953","Gilcrease Museum","871023","Oil on canvas, 20 1/4 x 24 1/4 inches",1953,0],[10186,"Wall with Green Door","1953","National Gallery of Art (NGA)","857697","Oil on canvas, 30 x 47 7/8 inches",1953,0],[10276,"Winter Cottonwoods East II","1953","Private Collection","824696","Oil on canvas, 8 x 10 inches",1953,0],[10277,"Winter Cottonwood Trees East III","1953","Private Collection","794793","Oil on canvas, 21 3/4 x 26 inches",1953,0],[93,"Winter Cottonwoods East V","1954","Georgia O'Keeffe Museum","","Oil on canvas, 40 x 36 1/16 inches",1954,0],[713,"Untitled (Antelope)","1954","Georgia O'Keeffe Museum","797111","Graphite on paper, 3 1/4 x 7 inches",1954,0],[1041,"Winter Cottonwoods East IV","1954","Georgia O'Keeffe Museum","789796","Oil on canvas, 40 x 30 inches",1954,0],[9441,"Black Door with Red","1954","Chrysler Museum of Art","869305","Oil on canvas, 48 x 84 inches",1954,0],[9442,"From the Plains II","1954","Museo Nacional Thyssen-Bornemisza","873020","Oil on canvas, 48 1/16 x 72 1/16 inches",1954,0],[10278,"Antelope","1954","Private Collection","793943","Oil on canvas, 14 1/4 x 32 inches",1954,0],[10279,"Winter Cottonwood Trees Soft","1954","Private Collection","824700","Oil on canvas, 20 x 24 inches",1954,0],[10280,"A Memory Late Autumn","1954","Harvard Art Museums","824702","Oil on canvas, 36 x 30 inches",1954,0],[10281,"Black Door with Snow","1953–1955","Private Collection","824111","Oil on canvas, 36 x 30 inches",1954,0],[1456,"Untitled (Rose), Winsor & Newton Sketchbook","1950s","Georgia O'Keeffe Museum","801521","Graphite on paper, 7 1/4 x 4 1/4 inches",1955,0],[1457,"Untitled (Rose), Winsor & Newton Sketchbook","1950s","Georgia O'Keeffe Museum","801523","Graphite on paper, 7 1/4 x 4 1/4 inches",1955,0],[1488,"Untitled (Abstraction), Pelican VI Sketchbook","1950s–1960","Georgia O'Keeffe Museum","801551","Black ball point pen on paper, 7 x 4 5/8 inches",1955,0],[1504,"Untitled (Flower), Pelican VI Sketchbook","1950s","Georgia O'Keeffe Museum","801562","Graphite on paper, 7 x 4 5/8 inches",1955,0],[1505,"Untitled (Tree), Pelican VI Sketchbook","1950s","Georgia O'Keeffe Museum","801564","Graphite on paper, 7 x 4 5/8 inches",1955,0],[1514,"Untitled (New Mexico Landscape), Grey Spiral notebook","1950s","Georgia O'Keeffe Museum","805908","Graphite on paper, 12 x 18 inches",1955,0],[1520,"Untitled (New Mexico Landscape), Grey Spiral notebook","1950s","Georgia O'Keeffe Museum","805903","Graphite on paper, 12 x 18 inches",1955,0],[1522,"Untitled (New Mexico Landscape), Grey Spiral notebook","1950s","Georgia O'Keeffe Museum","805894","Graphite on paper, 12 x 18 inches",1955,0],[1523,"Untitled (New Mexico Landscape), Grey Spiral notebook","1950s","Georgia O'Keeffe Museum","805895","Graphite on paper, 12 x 18 inches",1955,0],[1525,"Untitled (New Mexico Landscape), Grey Spiral notebook","1950s","Georgia O'Keeffe Museum","805893","Graphite on paper, 12 x 18 inches",1955,0],[9443,"Black Door with Snow II","1955","Milwaukee Art Museum","862538","Oil on canvas, 30 x 18 inches",1955,0],[10162,"Patio with Black Door","1955","Museum of Fine Arts (MFA Boston)","794792","Oil on canvas, 40 x 30 inches",1955,0],[10171,"Green Patio Door","1955","Buffalo AKG Art Museum","794154","Oil on canvas, 29 3/4 x 20 inches",1955,0],[10183,"Black Patio Door","1955","Amon Carter Museum of American Art","857669","Oil on canvas, 40 x 30 inches",1955,0],[10195,"Patio Door","1955","Private Collection","714222","Oil on canvas, 23 x 14 inches",1955,0],[28,"Patio Door with Green Leaf","1956","Georgia O'Keeffe Museum","","Oil on canvas, 36 x 30 inches",1956,0],[714,"Untitled (Peru)","1956","Georgia O'Keeffe Museum","795108","Graphite on paper, 9 x 7 1/4 inches",1956,0],[715,"Untitled (Peru)","1956","Georgia O'Keeffe Museum","795109","Graphite on paper, 5 5/8 x 4 inches",1956,0],[716,"Untitled (Peru)","1956","Georgia O'Keeffe Museum","797112","Blue ball point pen on paper, 11 7/8 x 9 inches",1956,0],[717,"Untitled (Peru)","1956","Georgia O'Keeffe Museum","797113","Graphite on paper, 9 x 11 7/8 inches",1956,0],[718,"Untitled (Peru)","1956","Georgia O'Keeffe Museum","797114","Graphite on paper, 11 7/8 x 9 inches",1956,0],[719,"Untitled (Peru)","1956","Georgia O'Keeffe Museum","857391","Graphite on paper, 11 1/2 x 15 1/2 inches",1956,0],[720,"Untitled (Peru)","1956","Georgia O'Keeffe Museum","797115","Graphite on paper, 7 x 4 3/4 inches",1956,0],[721,"Untitled (Peru)","1956","Georgia O'Keeffe Museum","797116","Graphite on paper, 9 x 11 7/8 inches",1956,0],[1042,"Door Through Window","1954","Georgia O'Keeffe Museum","789838","Oil on canvas, 30 x 14 inches",1956,0],[1231,"Untitled (Tree)","1956","Georgia O'Keeffe Museum","790017","Charcoal on canvas, 17 x 20 inches",1956,0],[1233,"Untitled (Tree)","1956","Georgia O'Keeffe Museum","789827","Charcoal on canvas, 32 x 16 inches",1956,0],[1506,"Untitled (Peru Landscape), Pelican VI Sketchbook","1956","Georgia O'Keeffe Museum","801565","Graphite on paper, 7 x 4 5/8 inches",1956,0],[1507,"Untitled (Peru Landscape), Pelican VI Sketchbook","1956","Georgia O'Keeffe Museum","801567","Graphite on paper, 4 5/8 x 7 inches",1956,0],[1508,"Untitled (Landscape), Pelican VI Sketchbook","1956","Georgia O'Keeffe Museum","801473","Graphite on paper, 4 5/8 x 7 inches",1956,0],[1509,"Untitled (Landscape), Pelican VI Sketchbook","1956","Georgia O'Keeffe Museum","801472","Graphite on paper, 4 5/8 x 7 inches",1956,0],[1510,"Untitled (Peru Landscape), Pelican VI Sketchbook","1956","Georgia O'Keeffe Museum","801474","Graphite on paper, 4 5/8 x7 in4 5/8 x 7 inches",1956,0],[1511,"Untitled (Peru Landscape), Pelican VI Sketchbook","1956","Georgia O'Keeffe Museum","801475","Graphite on paper, 4 5/8 x7 4 5/8 x 7 inches",1956,0],[10145,"Patio with Cloud","1956","Milwaukee Art Museum","862532","Oil on canvas, 36 x 30 inches",1956,0],[10157,"Pedernal – From the Ranch I","1956","Minneapolis Institute of Arts","714227","Oil on canvas, 30 x 40 inches",1956,0],[10196,"Untitled (Sacsayhuaman)","1956","Private Collection","886117","Graphite on paper*, 7 x 4 3/4 inches, sheet",1956,0],[10282,"Untitled (Sacsayhuaman)","1956","Private Collection","794216","Graphite on paper, 7 x 4 3/4 inches, sheet",1956,0],[10283,"Untitled (Sacsayhuaman)","1956","Private Collection","794215","Graphite on paper*, 7 x 4 3/4 inches, sheet",1956,0],[10284,"Untitled (Sacsayhuaman)","1956","Private Collection","794212","Graphite on paper*, 7 x 4 3/4 inches, sheet",1956,0],[10285,"Untitled (Sacsayhuaman)","1956","Private Collection","824707","Graphite on paper*, 7 x 4 3/4 inches, sheet",1956,0],[10286,"Untitled (Misti)","1956","Private Collection","824710","Graphite on paper, 9 x 12 inches",1956,0],[10287,"Piñons with Cedar","1956","Private Collection","793955","Oil on canvas, 30 x 26 inches",1956,0],[10399,"Untitled (Sacsayhuaman)","1956","Georgia O'Keeffe Museum","857392","Graphite on paper, 7 x 4 5/8 inches",1956,0],[41,"Misti Again – A Memory","1957","Georgia O'Keeffe Museum","","Oil on canvas, 10 x 20 inches",1957,0],[141,"Peruvian Landscape","1956–1957","Georgia O'Keeffe Museum","789918","Watercolor on paper, 11 13/16 x 8 11/16 inches",1957,0],[722,"Untitled (Flowers)","ca. 1957","Georgia O'Keeffe Museum","797117","Graphite on paper, 13 3/8 x 8 7/8 inches",1957,0],[723,"Untitled (Flowers)","ca. 1957","Georgia O'Keeffe Museum","790864","Graphite on paper, 13 1/4 x 8 3/4 inches",1957,0],[724,"Untitled (Flowers)","ca. 1957","Georgia O'Keeffe Museum","790882","Graphite on paper, 12 x 6 3/8 inches",1957,0],[725,"Untitled (Flowers)","ca. 1957","Georgia O'Keeffe Museum","790865","Graphite on paper, 12 x 6 3/8 inches",1957,0],[727,"Untitled (Flowers)","ca. 1957","Georgia O'Keeffe Museum","797118","Graphite on paper, 12 x 9 inches",1957,0],[1043,"Untitled (Sacsayhuaman)","1957","Georgia O'Keeffe Museum","790015","Oil on canvas, 20 x 16 inches",1957,0],[1044,"Machu Pichu I","1957","Georgia O'Keeffe Museum","","Oil on canvas, 11 1/8 x 8 inches",1957,0],[1045,"Misti – A Memory","1957","Georgia O'Keeffe Museum","","Oil on canvas, 30 x 36 inches",1957,0],[1046,"Rose","ca. 1957","Georgia O'Keeffe Museum","790021","Oil on board, 5 1/4 x 6 1/2 inches",1957,0],[1234,"Untitled (Peru)","1956–1957","Georgia O'Keeffe Museum","789834","Charcoal on canvas, 16 x 20 inches",1957,0],[1459,"Untitled (Peru landscape), Winsor & Newton Sketchbook","1956–1957","Georgia O'Keeffe Museum","801524","Graphite on paper, 4 1/4 x 7 1/4 inches",1957,0],[1460,"Untitled (Peru Landscape), Winsor & Newton Sketchbook","1956–1957","Georgia O'Keeffe Museum","801525","Graphite on paper, 4 1/4 x 7 1/4 inches",1957,0],[9444,"White Iris No. 7","1957","Museo Nacional Thyssen-Bornemisza","873017","Oil on canvas, 40 3/16 x 30 inches",1957,0],[10153,"Goat's Head","1957","McNay Art Museum","857647","Oil on canvas, 20 x 16 inches",1957,0],[10168,"Austrian Copper Rose I","1957","Rhode Island School of Design, Museum of Art","824714","Oil on canvas, 7 x 6 inches",1957,0],[10169,"Austrian Copper Rose II","1957","Rhode Island School of Design, Museum of Art","793960","Oil on board, 8 1/8 x 6 1/8 inches",1957,0],[10173,"Peru – Machu Pichu, Morning Light","1957","Art Institute of Chicago","871279","Oil on canvas, 24 1/8 × 18 inches",1957,0],[10288,"Peruvian Landscape","1956–1957","Private Collection","793956","Watercolor on paper, 8 1/2 x 11 3/4 inches",1957,0],[10289,"Peruvian Landscape","1956–1957","Private Collection","793957","Watercolor on paper, 8 1/2 x 11 3/4 inches",1957,0],[10290,"Peruvian Landscape","1956–1957","Private Collection","824119","Watercolor on paper, 8 1/2 x 11 3/4 inches",1957,0],[10291,"Two Austrian Copper Roses IV","1957","Private Collection","794795","Oil on canvas, 19 7/8 x 23 7/8 inches",1957,0],[10292,"Two Austrian Copper Roses III","1957","Private Collection","824717","Oil on canvas, 20 x 24 inches",1957,0],[10293,"Untitled (Misti – A Memory)","1957","Private Collection","793961","Oil on canvas, 30 x 36 inches",1957,0],[10294,"Blue Sand","ca. 1957","Private Collection","824724","Oil on canvas, 30 x 40 inches",1957,0],[35,"Blue II","1958","Georgia O'Keeffe Museum","789814","Oil on canvas, 30 x 26 inches",1958,0],[36,"Green and White","1957–1958","Georgia O'Keeffe Museum","","Oil on canvas, 17 x 7 inches",1958,0],[726,"Untitled (Abstraction)","ca. 1958","Georgia O'Keeffe Museum","789867","Charcoal on paper, 11 1/2 x 15 1/2 inches",1958,0],[9445,"Ladder to the Moon","1958","Whitney Museum of American Art","858538","Oil on canvas, 40 3/16 x 30 1/4 inches",1958,0],[10295,"Blue and White Abstraction","1958","Private Collection","793964","Oil on canvas, 12 3/4 x 30 inches",1958,0],[10296,"Austrian Copper Rose IV","1958","Private Collection","824727","Oil on canvas and cardboard, 8 3/8 x 6 3/4 inches",1958,0],[10297,"Pedernal – From the Ranch II","1958","Private Collection","824730","Oil on canvas, 30 x 40 inches",1958,0],[10298,"Untitled (Pedernal)","ca. 1958","Private Collection","824733","Oil on canvas, 10 x 10 inches",1958,0],[10363,"Blue I","1958","Raclin Murphy Museum of Art | University of Notre Dame","863511","Oil on canvas, 30 1/8 x 26 1/8 inches",1958,0],[10718,"Red","1958","","","Oil on canvas, 30 x 26 inches",1958,1],[22,"Drawing V","1959","Georgia O'Keeffe Museum","789943","Charcoal on paper, 24 1/2 x 18 3/4 inches",1959,0],[189,"Flag Pole and White House","1959","Georgia O'Keeffe Museum","789801","Oil on canvas, 48 x 30 inches",1959,0],[728,"Untitled (Abstraction/River)","1959","Georgia O'Keeffe Museum","857388","Black pen on paper, 9 x 6 7/8 inches",1959,0],[729,"Untitled (Abstraction/River)","1959","Georgia O'Keeffe Museum","797119","Black pen on paper, 9 x 6 7/8 inches",1959,0],[730,"Untitled (Abstraction/River)","1959","Georgia O'Keeffe Museum","797122","Blue-black pen on paper, 2 3/8 x 1 3/4 inches",1959,0],[731,"Untitled (Abstraction/River)","1959","Georgia O'Keeffe Museum","797120","Blue-black pen on paper, 2 3/8 x 1 3/4 inches",1959,0],[732,"Untitled (Abstraction/River)","1959","Georgia O'Keeffe Museum","797121","Blue-black pen on paper, 3 x 1 3/4 inches",1959,0],[733,"Untitled (Abstraction/River)","1959","Georgia O'Keeffe Museum","797124","Black pen on paper, 6 7/8 x 9 inches",1959,0],[734,"Untitled (Abstraction/River)","1959","Georgia O'Keeffe Museum","797126","Black pen on paper, 9 x 6 7/8 inches",1959,0],[735,"Untitled (Abstraction/River)","1959","Georgia O'Keeffe Museum","795110","Black ball point pen on paper, 6 7/8 x 9 inches",1959,0],[736,"Untitled (Abstraction/River)","1959","Georgia O'Keeffe Museum","795111","Black ball point pen on paper, 9 x 6 7/8 inches",1959,0],[737,"Untitled (Road)","1959","Georgia O'Keeffe Museum","790881","Graphite on paper, 11 7/8 x 9 inches",1959,0],[738,"Untitled (Road)","1959","Georgia O'Keeffe Museum","795113","Graphite on paper, 11 7/8 x 9 inches",1959,0],[739,"Untitled (Road)","1959","Georgia O'Keeffe Museum","795114","Graphite on paper, 9 x 11 7/8 inches",1959,0],[740,"Untitled (Road)","1959","Georgia O'Keeffe Museum","795115","Graphite on paper, 11 7/8 x 9 inches",1959,0],[741,"Untitled (Road)","1959","Georgia O'Keeffe Museum","795116","Graphite on paper, 5 x 7 1/4 inches",1959,0],[1047,"Drawing IX","1959","Georgia O'Keeffe Museum","","Charcoal on paper, 18 5/8 x 24 5/8 inches",1959,0],[1048,"Blue – A","1959","Georgia O'Keeffe Museum","","Oil on canvas, 30 x 36 in (76.2 x 91.4 cm)",1959,0],[1049,"From the River – Pale","1959","Georgia O'Keeffe Museum","","Oil on canvas, 41 1/2 x 31 3/8 in (105.4 x 79.7 cm) ^41 5/8 x 31 1/2 in framed dims",1959,0],[9446,"Drawing X","1959","Museum of Modern Art (MoMA)","863556","Charcoal on paper, 24 7/8 x 18 5/8 inches, sheet",1959,0],[9447,"It Was Yellow and Pink II","1959","The Cleveland Museum of Art","886045","Oil on canvas, 36 x 30 inches",1959,0],[9448,"Blue B","1959","Milwaukee Art Museum","862534","Oil on canvas, 30 x 36 inches",1959,0],[9449,"It Was Red and Pink","1959","Milwaukee Art Museum","862539","Oil on canvas, 30 x 40 inches",1959,0],[10146,"Another Drawing Similar Shape","1959","Milwaukee Art Museum","862528","Charcoal on paper, 24 1/2 x 18 1/2 inches, image and sheet",1959,0],[10167,"Drawing III","1959","Philadelphia Museum of Art","857733","Chacoal with stumping and erasing on paper, 18 5/8 x 24 3/4 inches",1959,0],[10170,"Drawing IV","1959","Whitney Museum of American Art","858552","Charcoal on paper, 18 1/2 x 24 1/2 inches, sheet",1959,0],[10190,"Only One","1959","Smithsonian American Art Museum","794201","Oil on canvas, 36 x 30 inches",1959,0],[10299,"It Was Yellow & Pink I","1959","Private Collection","793968","Oil on canvas, 30 x 26 inches",1959,0],[10300,"Untitled (Road)","1959","Private Collection","793970","Graphite on paper, 19 x 24 inches, uneven, sheet",1959,0],[10301,"Untitled (Road)","1959","Private Collection","824742","Graphite on paper, 19 x 24 inches, sheet",1959,0],[10302,"Untitled (Road)","1959","Private Collection","824746","Oil on canvas, 19 1/4 x 23 1/4",1959,0],[10360,"Drawing II","1959","Honolulu Museum of Art","858490","Charcoal on paper, 24 5/8 x 18 5/8 inches",1959,0],[10543,"Drawing I","1959","","","Charcoal on paper, 24 7/8 x 18 3/4 inches",1959,1],[10544,"From a Bird II","1959","","","Oil on canvas, 16 x 30 inches",1959,1],[10545,"On the River I","1959","","","Oil on canvas, 30 x 40 inches",1959,1],[2,"Untitled (Mt. Fuji)","1960","Georgia O'Keeffe Museum","","Oil on canvas, 10 x 18 inches",1960,0],[47,"Tan, Orange, Yellow, Lavender","1959–1960","Georgia O'Keeffe Museum","","Oil on canvas, 36 x 30 inches",1960,0],[94,"Pink & Green","1960","Georgia O'Keeffe Museum","","Oil on canvas, 30 x 16 inches",1960,0],[150,"Blue Black and Grey","1960","Georgia O'Keeffe Museum","789816","Oil on canvas, 40 x 30 inches",1960,0],[744,"Untitled (An Island with Clouds)","1959–1960","Georgia O'Keeffe Museum","795117","Graphite on paper, 3 5/8 x 5 5/8 inches",1960,0],[745,"Untitled (Abstraction)","1959–1960","Georgia O'Keeffe Museum","795118","Graphite on paper, 3 5/8 x 5 5/8 inches",1960,0],[746,"Untitled (Abstraction)","1959–1960","Georgia O'Keeffe Museum","799132","Blue ball point pen on paper, 4 3/8 x 2 1/2 inches",1960,0],[747,"Untitled (Abstraction)","1959–1960","Georgia O'Keeffe Museum","795119","Blue ball point pen on paper, 4 3/8 x 2 1/2 inches",1960,0],[748,"Untitled (Abstraction)","1959–1960","Georgia O'Keeffe Museum","795120","Blue ball point pen on paper, 2 1/2 x 4 1/2 inches",1960,0],[749,"Untitled (Abstraction)","1959–1960","Georgia O'Keeffe Museum","795121","Black ball point pen on paper, 4 x 6 inches",1960,0],[750,"Untitled (Abstraction)","1959–1960","Georgia O'Keeffe Museum","795122","Black ball point pen on paper, 4 x 6 inches",1960,0],[751,"Untitled (Abstraction)","1959–1960","Georgia O'Keeffe Museum","795123","Graphite on paper, 3 3/8 x 4 7/8 inches",1960,0],[752,"Untitled (Abstraction)","1959–1960","Georgia O'Keeffe Museum","795124","Black ball point pen on paper, 4 x 6 inches",1960,0],[753,"Untitled (Abstraction)","1959–1960","Georgia O'Keeffe Museum","795125","Graphite on paper, 4 x 5 1/4 inches",1960,0],[754,"Untitled (Abstraction)","1959–1960","Georgia O'Keeffe Museum","795126","Graphite on paper, 4 x 5 1/4 inches",1960,0],[755,"Untitled (Abstraction)","1959–1960","Georgia O'Keeffe Museum","795127","Black ball point pen on paper, 3 5/8 x 5 5/8 inches",1960,0],[756,"Untitled (Abstraction)","1959–1960","Georgia O'Keeffe Museum","795128","Graphite on paper, 4 x 6 inches",1960,0],[757,"Untitled (Abstraction)","1959–1960","Georgia O'Keeffe Museum","795129","Black ball point pen on paper, 6 7/8 x 9 inches",1960,0],[758,"Untitled (Abstraction)","1959–1960","Georgia O'Keeffe Museum","795131","Blue-black ball point pen on paper, 5 x 8 inches",1960,0],[759,"Untitled (Abstraction)","1959–1960","Georgia O'Keeffe Museum","795132","Graphite on paper, 11 x 13 3/4 inches",1960,0],[760,"Untitled (Abstraction)","1959–1960","Georgia O'Keeffe Museum","885872","Graphite on paper, 8 7/8 x 13 1/4 inches",1960,0],[761,"Untitled (Abstraction)","1959–1960","Georgia O'Keeffe Museum","795133","Black ball point pen on paper, 8 x 5 inches",1960,0],[762,"Untitled (Abstraction)","1959–1960","Georgia O'Keeffe Museum","795134","Black ball point pen on paper, 8 x 5 inches",1960,0],[763,"Untitled (Abstraction)","1959–1960","Georgia O'Keeffe Museum","795135","Graphite on paper, 6 x 4 inches",1960,0],[764,"Untitled (Abstraction)","1959–1960","Georgia O'Keeffe Museum","795136","Graphite on paper, 4 x 5 1/4 inches",1960,0],[765,"Untitled (Abstraction)","1959–1960","Georgia O'Keeffe Museum","795137","Graphite on paper, 8 7/8 x 12 iches",1960,0],[766,"Untitled (Abstraction)","1959–1960","Georgia O'Keeffe Museum","795138","Graphite on paper, 7 7/8 x 6 inches",1960,0],[767,"Untitled (Abstraction)","1959–1960","Georgia O'Keeffe Museum","795139","Blue-black ball point pen on paper, 11 x 13 3/4 inches",1960,0],[768,"Untitled (Abstraction)","1959–1960","Georgia O'Keeffe Museum","795140","Black ball point pen on paper, 11 x 13 3/4 inches",1960,0],[769,"Untitled (Abstraction)","1959–1960","Georgia O'Keeffe Museum","795141","Graphite on paper, 13 3/4 x 10 inches",1960,0],[770,"Untitled (Abstraction)","1959–1960","Georgia O'Keeffe Museum","795142","Graphite on paper, 6 x 4 inches",1960,0],[771,"Untitled (Abstraction)","1959–1960","Georgia O'Keeffe Museum","790870","Black ball point pen on paper, 6 x 4 inches",1960,0],[772,"Untitled (Abstraction)","1959–1960","Georgia O'Keeffe Museum","795143","Graphite on paper, 6 x 4 inches",1960,0],[773,"Untitled (Abstraction)","1959–1960","Georgia O'Keeffe Museum","795145","Graphite on paper, 6 x 4 inches",1960,0],[774,"Untitled (Abstraction)","1959–1960","Georgia O'Keeffe Museum","795144","Black ball point pen on paper, 6 x 4 inches",1960,0],[775,"Untitled (Abstraction)","1959–1960","Georgia O'Keeffe Museum","790873","Black ball point pen on paper, 6 x 4 inches",1960,0],[776,"Untitled (Abstraction)","1959–1960","Georgia O'Keeffe Museum","795146","Black ball point pen on paper, 6 x 4 inches",1960,0],[777,"Untitled (Abstraction)","1959–1960","Georgia O'Keeffe Museum","790879","Black ball point pen on paper, 6 x 4 inches",1960,0],[778,"Untitled (Abstraction)","1959–1960","Georgia O'Keeffe Museum","790795","Black ball point pen on paper, 4 x 6 inches",1960,0],[779,"Untitled (Abstraction)","1959–1960","Georgia O'Keeffe Museum","795147","Black ball point pen on paper, 6 x 4 inches",1960,0],[780,"Untitled (Abstraction)","1959–1960","Georgia O'Keeffe Museum","795148","Graphite on paper, 12 x 8 7/8 inches",1960,0],[781,"Untitled (Abstraction)","1959–1960","Georgia O'Keeffe Museum","726023","Graphite on paper, 12 x 8 7/8 inches",1960,0],[782,"Untitled (Abstraction)","1959–1960","Georgia O'Keeffe Museum","790878","Graphite on paper, 12 x 8 7/8 inches",1960,0],[783,"Untitled (Abstraction)","1959–1960","Georgia O'Keeffe Museum","795149","Blue-black ball point pen on paper, 13 3/4 x 11 inches",1960,0],[784,"Untitled (Abstraction)","1959–1960","Georgia O'Keeffe Museum","790886","Graphite on paper, 13 3/4 x 10 inches",1960,0],[785,"Untitled (Abstraction)","1959–1960","Georgia O'Keeffe Museum","790793","Graphite on paper, 13 3/4 x 10 inches",1960,0],[786,"Untitled (Abstraction)","1959–1960","Georgia O'Keeffe Museum","795150","Graphite on paper, 10 x 13 3/4 inches",1960,0],[787,"Untitled (Abstraction)","1959–1960","Georgia O'Keeffe Museum","795151","Graphite on paper, 10 x 13 3/4 inches",1960,0],[788,"Untitled (Abstraction)","1959–1960","Georgia O'Keeffe Museum","795152","Graphite on paper, 11 x 13 3/4 inches",1960,0],[789,"Untitled (Abstraction)","1959–1960","Georgia O'Keeffe Museum","857598","Black ball point pen on paper, 9 x 6 7/8 inches",1960,0],[790,"Untitled (Boat)","1959–1960","Georgia O'Keeffe Museum","789881","Graphite on paper, 5 5/8 x 3 5/8 inches",1960,0],[791,"Untitled (Boat)","1959–1960","Georgia O'Keeffe Museum","795153","Graphite on paper, 5 5/8 x 3 5/8 inches",1960,0],[792,"Untitled (Boat)","1959–1960","Georgia O'Keeffe Museum","795154","Graphite on paper, 5 5/8 x 3 5/8 inches",1960,0],[793,"Untitled (Boat)","1959–1960","Georgia O'Keeffe Museum","790787","Graphite on paper, 5 5/8 x 3 5/8 inches",1960,0],[794,"Untitled (Boat)","1959–1960s","Georgia O'Keeffe Museum","789883","Graphite on paper, 5 5/8 x 3 5/8 inches",1960,0],[795,"Untitled (Boat)","1959–1960","Georgia O'Keeffe Museum","789882","Graphite on paper, 3 5/8 x 5 3/8 inches",1960,0],[796,"Untitled (Boat)","1959–1960","Georgia O'Keeffe Museum","795155","Graphite on paper, 3 5/8 x 5 3/8 inches",1960,0],[797,"Untitled (Boat)","1959–1960","Georgia O'Keeffe Museum","795156","Graphite on paper, 3 5/8 x 5 3/8 inches",1960,0],[798,"Untitled (Boat)","1959–1960","Georgia O'Keeffe Museum","790785","Graphite on paper, 3 5/8 x 5 3/8 inches",1960,0],[800,"Untitled (Abstraction)","1959–1960","Georgia O'Keeffe Museum","790781","Black pen on paper, 8 3/4 x 6 7/8 inches",1960,0],[801,"Untitled (Abstraction)","1959–1960","Georgia O'Keeffe Museum","790780","Black pen on paper, 8 3/4 x 6 7/8 inches",1960,0],[802,"Untitled (Abstraction)","1959–1960","Georgia O'Keeffe Museum","790779","Black pen on paper, 8 3/4 x 6 7/8 inches",1960,0],[803,"Untitled (Abstraction)","1959–1960","Georgia O'Keeffe Museum","790778","Black pen on paper, 8 3/4 x 6 7/8 inches",1960,0],[804,"Untitled (Abstraction)","1959–1960","Georgia O'Keeffe Museum","790777","Black pen on paper, 6 7/8 x 8 3/4 inches",1960,0],[805,"Untitled (Abstraction)","1959–1960","Georgia O'Keeffe Museum","790776","Black pen on paper, 6 7/8 x 8 3/4 inches",1960,0],[806,"Untitled (Abstraction)","1959–1960","Georgia O'Keeffe Museum","790775","Black pen on paper, 8 3/4 x 6 7/8 inches",1960,0],[807,"Untitled (Abstraction)","1959–1960","Georgia O'Keeffe Museum","790774","Black pen on paper, 6 7/8 x 8 3/4 inches",1960,0],[808,"Untitled (Abstraction)","1959–1960","Georgia O'Keeffe Museum","790773","Black pen on paper, 8 3/4 x 6 7/8 inches",1960,0],[809,"Untitled (Abstraction)","1959–1960","Georgia O'Keeffe Museum","790772","Graphite on paper, 5 5/8 x 4 inches",1960,0],[810,"Untitled (Abstraction)","1959–1960","Georgia O'Keeffe Museum","795158","Graphite on paper, 11 x 13 7/8 inches",1960,0],[811,"Untitled (Abstraction)","ca. 1960","Georgia O'Keeffe Museum","795157","Graphite on paper, 7 7/8 x 6 inches",1960,0],[812,"Untitled (Abstraction)","ca. 1960","Georgia O'Keeffe Museum","795159","Graphite on paper, 8 1/4 x 5 3/4 inches",1960,0],[813,"Untitled (Abstraction)","ca. 1960","Georgia O'Keeffe Museum","795160","Graphite on paper, 5 3/4 x 8 1/4 inches",1960,0],[869,"Untitled (Landscape)","1960s","Georgia O'Keeffe Museum","794345","Graphite on paper, 8 7/8 x 13 3/8 inches",1960,0],[942,"Pelican VI Sketchbook (1950s – 1960s)","1950s–1960s","Georgia O'Keeffe Museum","801498","Various media on medium thick, cream, smooth wove paper, 4 5/8 x 7 in. (11.7 x 17.8) or 7 x 4 5/8 in. (17.8 x 11.7), sheet (orientations vary)",1960,1],[1281,"Untitled (Abstraction)","1959–1960","Georgia O'Keeffe Museum","789828","Charcoal on canvas, 36 x 18 inches",1960,0],[1341,"Untitled (Mt. Fuji)","1960","Georgia O'Keeffe Museum","","Oil on canvas, 48 x 72 1/2 inches",1960,0],[1342,"Untitled (Abstraction)","ca. 1960","Georgia O'Keeffe Museum","789829","Charcoal on canvas, 30 x 36 inches",1960,0],[1482,"Untitled (Landscape), Pelican III Sketchbook","1959–1960","Georgia O'Keeffe Museum","857416","Graphite on paper, 7 x 4 5/8 inches",1960,0],[1487,"Untitled (Landscape), Pelican VI Sketchbook","1959–1960","Georgia O'Keeffe Museum","801549","Black ball point pen on paper, 4 5/8 x 7 inches",1960,0],[1489,"Untitled (Abstraction), Pelican VI Sketchbook","1959–1960","Georgia O'Keeffe Museum","801550","Black ink on paper, 4 5/8 x 7 inches",1960,0],[1490,"Untitled (Abstraction), Pelican VI Sketchbook","1959–1960","Georgia O'Keeffe Museum","801553","Black ink on paper, 4 5/8 x 7 inches",1960,0],[1492,"Untitled (Abstraction), Pelican VI Sketchbook","1959–1960","Georgia O'Keeffe Museum","801555","Black ink on paper, 7 x 4 5/8 inches",1960,0],[1494,"Untitled (Abstraction), Pelican VI Sketchbook","1959–1960","Georgia O'Keeffe Museum","801554","Black ink on paper, 7 x 4 5/8 inches",1960,0],[1496,"Untitled (Abstraction), Pelican VI Sketchbook","1959–1960","Georgia O'Keeffe Museum","801557","Black ink on paper, 4 5/8 x 7 inches",1960,0],[1497,"Untitled (Abstraction), Pelican VI Sketchbook","1959–1960","Georgia O'Keeffe Museum","801552","Black ink on paper, 4 5/8 x 7 inches",1960,0],[1498,"Untitled (Abstraction), Pelican VI Sketchbook","1959–1960","Georgia O'Keeffe Museum","801556","Black ink on paper, 4 5/8 x 7 inches",1960,0],[1499,"Untitled (Abstraction), Pelican VI Sketchbook","1959–1960","Georgia O'Keeffe Museum","801559","Black ink on paper, 7 x 4 5/8 inches",1960,0],[1500,"Untitled (Abstraction), Pelican VI Sketchbook","1959–1960","Georgia O'Keeffe Museum","801558","Black ink on paper, 7 x 4 5/8 inches",1960,0],[1501,"Untitled (Abstraction), Pelican VI Sketchbook","1959–1960","Georgia O'Keeffe Museum","801560","Black ink on paper, 7 x 4 5/8 inches",1960,0],[1502,"Untitled (Abstraction), Pelican VI Sketchbook","1959–1960","Georgia O'Keeffe Museum","801561","Black ink on paper, 7 x 4 5/8 inches",1960,0],[1503,"Untitled (Abstraction), Pelican VI Sketchbook","1959–1960","Georgia O'Keeffe Museum","801563","Black ink on paper, 7 x 4 5/8 inches",1960,0],[9450,"It Was Blue and Green","1960","Whitney Museum of American Art","858553","Oil on linen, 30 1/8 x 40 inches",1960,0],[9451,"White Patio with Red Door","1960","Private Collection","714348","Oil on canvas, 48 x 84 inches",1960,0],[10176,"It Was Yellow and Pink III","1960","Art Institute of Chicago","871266","Oil on canvas, 40 × 30 1/8 inches",1960,0],[10179,"Green Yellow and Orange","1960","Brooklyn Museum of Art","863575","Oil on canvas, 40 x 30 inches",1960,0],[10303,"Untitled (From the River)","1959–1960","Private Collection","793973","Oil on gessoed canvas paper, mounted to panel, 24 x 30 inches",1960,0],[10304,"Untitled (Abstraction)","ca. 1960","Private Collection","794199","Graphite on paper, 6 x 7 7/8 inches, uneven, sheet",1960,0],[10305,"Untitled (Abstraction)","ca. 1960","Private Collection","824751","Graphite on paper, 6 x 7 7/8 inches, uneven, sheet",1960,0],[10306,"Untitled (Abstraction)","ca. 1960","Private Collection","794197","Graphite on paper, 6 x 7 7/8 inches, uneven sheet",1960,0],[10174,"Road – Mesa with Mist","1961","Art Institute of Chicago","871272","Oil on canvas, 16 1/4 × 12 1/8 inches",1961,0],[819,"Untitled (Boat)","1962","Georgia O'Keeffe Museum","795163","Blue ball point pen on paper, 4 7/8 x 4 inches",1962,0],[820,"Untitled (Boat)","1962","Georgia O'Keeffe Museum","795164","Blue ball point pen on paper, 4 7/8 x 4 inches",1962,0],[821,"Untitled (Boats)","1962","Georgia O'Keeffe Museum","795165","Blue ball point pen on paper, 4 7/8 x 4 inches",1962,0],[822,"Untitled (Boat)","1962","Georgia O'Keeffe Museum","795166","Blue ball point pen on paper, 4 7/8 x 4 inches",1962,0],[823,"Untitled (Boats)","1962","Georgia O'Keeffe Museum","795167","Blue ball point pen on paper, 4 7/8 x 4 inches",1962,0],[824,"Untitled (Boats)","1962","Georgia O'Keeffe Museum","795168","Blue ball point pen on paper, 4 7/8 x 4 inches",1962,0],[825,"Untitled (Boat)","1962","Georgia O'Keeffe Museum","795169","Blue ball point pen on paper, 4 7/8 x 4 inches",1962,0],[826,"Untitled (Boat)","1962","Georgia O'Keeffe Museum","795170","Blue ball point pen on paper, 4 7/8 x 4 inches",1962,0],[1050,"Sky Above the Flat White Cloud II","1960–1964","Georgia O'Keeffe Museum","789795","Oil on canvas, 30 x 40 inches",1962,0],[1052,"An Island with Clouds","1962","Georgia O'Keeffe Museum","","Oil on canvas, 23 x 32 inches",1962,0],[9453,"Sky with Flat White Cloud","1962","National Gallery of Art (NGA)","857693","Oil on canvas, 60 x 80 inches",1962,0],[10197,"Blue Road","1962","Private Collection","886115","Oil on canvas, 13 7/8 x 9 7/8 inches",1962,0],[44,"Above the Clouds I","1962–1963","Georgia O'Keeffe Museum","786472","Oil on canvas, 36 1/8 x 48 1/4 inches",1963,0],[827,"Untitled (Landscape)","1962–1963","Georgia O'Keeffe Museum","795172","Graphite on paper, 6 x 9 1/2 inches",1963,0],[828,"Untitled (Landscape)","1963","Georgia O'Keeffe Museum","795173","Graphite on paper, 8 x 9 1/4 inches",1963,0],[9454,"Winter Road I","1963","National Gallery of Art (NGA)","857700","Oil on canvas, 22 x 18 inches",1963,0],[9455,"Sky Above Clouds II","1963","Private Collection","714375","Oil on canvas, 48 x 84 inches",1963,0],[9456,"Sky Above Clouds III/Above the Clouds III","1963","Private Collection","714376","Oil on canvas, 48 x 84 inches",1963,0],[10307,"Small Purple Hill","1963","Private Collection","793983","Oil on canvas, 6 7/8 x 9 7/8 inches",1963,0],[10370,"Untitled (Abstraction)","ca. 1962–ca. 1963","Private Collection","824758","Grapite on paper, 6 1/2 x 9 3/4 inches",1963,0],[10721,"Cerulean Blue","1963","","","Oil on canvas, Unknown dimensions",1963,1],[829,"Untitled (Abstraction)","1963–1964","Georgia O'Keeffe Museum","795174","Black ball point pen on paper, 2 5/8 x 4 1/4 inches",1964,0],[830,"Untitled (Abstraction)","1963–1964","Georgia O'Keeffe Museum","","Black ball point pen on paper, 2 5/8 x 4 3/8 inches",1964,0],[831,"Untitled (Landscape)","ca. 1964","Georgia O'Keeffe Museum","795175","Graphite on paper, 11 x 13 3/4 inches",1964,0],[832,"Untitled (Landscape)","ca. 1964","Georgia O'Keeffe Museum","795176","Graphite on paper, 11 x 13 3/4 inches",1964,0],[833,"Untitled (Landscape)","ca. 1964","Georgia O'Keeffe Museum","795177","Graphite on paper, 5 3/8 x 13 3/4 inches",1964,0],[834,"Untitled (Landscape)","ca. 1964","Georgia O'Keeffe Museum","797282","Graphite on paper, 5 3/8 x 13 3/4 inches",1964,0],[835,"Untitled (Mesa and River)","ca. 1964","Georgia O'Keeffe Museum","795179","Black ball point pen on paper, 4 x 6 inches",1964,0],[836,"Untitled (Landscape)","ca. 1964","Georgia O'Keeffe Museum","795180","Black ball point pen on paper, 4 x 6 inches",1964,0],[837,"Untitled (Landscape)","ca. 1964","Georgia O'Keeffe Museum","795181","Black ball point pen on paper, 4 x 6 inches",1964,0],[838,"Untitled (Landscape)","ca. 1964","Georgia O'Keeffe Museum","795182","Graphite on paper, 11 x 13 3/4 inches",1964,0],[944,"Pelican II Sketchbook (1959 – 1960s)","1959–1960s","Georgia O'Keeffe Museum","801482","Graphite on paper, 7 x 4 5/8 in. (17.8 x 11.7), sheet",1964,1],[1343,"Clouds 5/Yellow Horizon and Clouds","1963–1964","Georgia O'Keeffe Museum","","Oil on canvas, 48 x 84 inches",1964,0],[1344,"Untitled (Landscape)","ca. 1964","Georgia O'Keeffe Museum","789822","Charcoal on canvas, 16 x 30 inches",1964,0],[1512,"Untitled (Landscape), Grey Spiral notebook","1959–1960s","Georgia O'Keeffe Museum","805907","Graphite on paper, 18 x 12 inches",1964,0],[1515,"Untitled (Landscape), Grey Spiral notebook","1959–1960s","Georgia O'Keeffe Museum","805904","Graphite on paper, 18 x 12 inches",1964,0],[1516,"Untitled (Landscape), Grey Spiral notebook","1959–1960s","Georgia O'Keeffe Museum","805909","Graphite on paper, 18 x 12 inches",1964,0],[1517,"Untitled (River/Landscape), Grey Spiral notebook","1959–1960s","Georgia O'Keeffe Museum","805911","Graphite on paper, 12 x 18 inches",1964,0],[1518,"Untitled (River/Landscape), Grey Spiral notebook","1959–1960","Georgia O'Keeffe Museum","807200","Graphite on paper, 12 x 18 inches",1964,0],[1519,"Untitled (New Mexico Landscape), Grey Spiral notebook","1959–1960","Georgia O'Keeffe Museum","807203","Graphite on paper, 12 x 18 inches",1964,0],[1535,"Untitled (Landscape), Pelican II Sketchbook","1959–1960s","Georgia O'Keeffe Museum","801476","Graphite on paper, 7 x 4 5/8 inches",1964,0],[1536,"Untitled (River/Abstraction), Pelican II sketchbook","1959–1960s","Georgia O'Keeffe Museum","801478","Graphite on paper, 7 x 4 5/8 inches",1964,0],[1537,"Untitled (River/Abstraction), Pelican II Sketchbook","1959–1960s","Georgia O'Keeffe Museum","801479","Graphite on paper, 7 x 4 5/8 inches",1964,0],[1538,"Untitled (River/Abstraction), Pelican II sketchbook","1959–1960s","Georgia O'Keeffe Museum","801480","Graphite on paper, 7 x 4 5/8 inches",1964,0],[9457,"On the River","1964","New Mexico Museum of Art","885902","Oil on canvas, 40 x 30 inches",1964,0],[10308,"Road to the Ranch","1964","Private Collection","793975","Oil on canvas, 24 x 29 7/8 inches",1964,0],[10309,"Road Past the View","1964","Private Collection","793976","Oil on canvas, 18 x 30 inches",1964,0],[814,"Untitled (Abstraction)","ca. 1960","Georgia O'Keeffe Museum","795161","Blue ball point pen on paper, 4 5/8 x 5 3/4 inches",1965,0],[815,"Untitled (Abstraction)","ca. 1960","Georgia O'Keeffe Museum","790766","Black ball point pen on paper, 4 1/4 x 6 1/4 inches",1965,0],[816,"Untitled (Abstraction)","ca. 1960","Georgia O'Keeffe Museum","790782","Black ball point pen on paper, 6 1/4 x 4 1/4 inches",1965,0],[817,"Untitled (Abstraction)","ca. 1960","Georgia O'Keeffe Museum","790764","Black ball point pen on paper, 6 1/4 x 4 1/4 inches",1965,0],[818,"Untitled (Abstraction)","ca. 1960","Georgia O'Keeffe Museum","795162","Black ball point pen on paper, 6 1/4 x 4 1/4 inches",1965,0],[839,"Untitled (Abstraction)","1960s","Georgia O'Keeffe Museum","789845","Charcoal on paper, 25 1/4 x 19 inches",1965,0],[840,"Untitled (Abstraction)","1960s","Georgia O'Keeffe Museum","795184","Graphite on paper, 7 3/8 x 5 inches",1965,0],[841,"Untitled (Abstraction)","1960s","Georgia O'Keeffe Museum","795185","Graphite on paper, 13 3/8 x 8 7/8 inches",1965,0],[842,"Untitled (Abstraction)","1960s","Georgia O'Keeffe Museum","795183","Graphite on paper, 7 3/8 x 5 inches",1965,0],[843,"Untitled (Patio)","1960s","Georgia O'Keeffe Museum","795186","Graphite on paper, 13 3/8 x 8 7/8 inches",1965,0],[844,"Untitled (Idol)","1960s","Georgia O'Keeffe Museum","795187","Graphite on paper, 13 3/8 x 8 7/8 inches",1965,0],[845,"Untitled (Idol)","1960s","Georgia O'Keeffe Museum","795188","Graphite on paper, 7 1/8 x 7 1/8 inches",1965,0],[846,"Untitled (Forms)","1960s","Georgia O'Keeffe Museum","795189","Graphite on paper, 6 3/4 x 4 inches",1965,0],[847,"Untitled (Rock)","1960s","Georgia O'Keeffe Museum","795190","Graphite on paper, 11 7/8 x 8 7/8 inches",1965,0],[848,"Untitled (Rock)","1960s","Georgia O'Keeffe Museum","794278","Graphite on paper, 7 7/8 x 10 1/4 inches",1965,0],[850,"Untitled (Rock)","1960s","Georgia O'Keeffe Museum","794279","Graphite on paper, 12 x 15 inches",1965,0],[851,"Untitled (Landscape)","1960s","Georgia O'Keeffe Museum","857393","Graphite on paper, 6 x 7 7/8 inches",1965,0],[852,"Untitled (Landscape)","1960s","Georgia O'Keeffe Museum","789880","Charcoal on paper, 15 1/2 x 11 1/2 inches",1965,0],[853,"Untitled (Landscape)","1960s","Georgia O'Keeffe Museum","789868","Charcoal on paper, 15 1/2 x 11 1/2 inches",1965,0],[854,"Untitled (Landscape)","1960s","Georgia O'Keeffe Museum","794281","Graphite on paper, 11 1/2 x 15 1/2 inches",1965,0],[855,"Untitled (Landscape)","1960s","Georgia O'Keeffe Museum","789864","Charcoal on paper, 15 1/2 x 11 1/2 inches",1965,0],[856,"Untitled (Cliffs)","1960s","Georgia O'Keeffe Museum","789865","Charcoal on paper, 11 1/2 x 15 1/2 inches",1965,0],[857,"Untitled (Cliffs)","1960s","Georgia O'Keeffe Museum","789841","Charcoal on paper, 11 1/2 x 15 1/2 inches",1965,0],[858,"Untitled (Landscape)","1960s","Georgia O'Keeffe Museum","789869","Charcoal on paper, 11 1/2 x 15 1/2 inches",1965,0],[859,"Untitled (Landscape)","1960s","Georgia O'Keeffe Museum","794280","Graphite on paper, 15 1/2 x 11 1/2 inches",1965,0],[860,"Untitled (Landscape)","1960s","Georgia O'Keeffe Museum","794282","Graphite on paper, 11 1/2 x 15 1/2 inches",1965,0],[861,"Untitled (Landscape)","1960s","Georgia O'Keeffe Museum","794283","Graphite on paper, 11 1/2 x 15 1/2 inches",1965,0],[862,"Untitled (Landscape)","1960s","Georgia O'Keeffe Museum","794285","Graphite on paper, 11 1/2 x 15 1/2 inches",1965,0],[863,"Untitled (Landscape)","1960s","Georgia O'Keeffe Museum","789863","Charcoal on paper, 11 1/2 x 15 1/2 inches",1965,0],[864,"Untitled (Landscape)","1960s","Georgia O'Keeffe Museum","789879","Charcoal on paper, 11 1/2 x 15 1/2 inches",1965,0],[865,"Untitled (Landscape)","1960s","Georgia O'Keeffe Museum","794287","Graphite on paper, 8 7/8 x 11 7/8 inches",1965,0],[866,"Untitled (Landscape)","1960s","Georgia O'Keeffe Museum","794286","Graphite on paper, 8 7/8 x 11 7/8 inches",1965,0],[867,"Untitled (Landscape)","1960s","Georgia O'Keeffe Museum","794284","Graphite on paper, 13 3/8 x 8 7/8 inches",1965,0],[868,"Untitled (Landscape)","1960s","Georgia O'Keeffe Museum","794288","Graphite on paper, 13 3/8 x 8 7/8 inches",1965,0],[870,"Untitled (Landscape)","1960s","Georgia O'Keeffe Museum","797279","Graphite on paper, 13 13/16 x 9 7/8 inches",1965,0],[871,"Untitled (Landscape)","1960s","Georgia O'Keeffe Museum","794342","Graphite on paper, 13 3/4 x 10 inches",1965,0],[872,"Untitled (Landscape)","1960s","Georgia O'Keeffe Museum","797127","Graphite on paper, 13 3/4 x 11 inches",1965,0],[873,"Untitled (Landscape)","1960s","Georgia O'Keeffe Museum","794340","Graphite on paper, 13 3/4 x 10 inches",1965,0],[874,"Untitled (Landscape)","1960s","Georgia O'Keeffe Museum","794341","Graphite on paper, 13 3/4 x 10 inches",1965,0],[875,"Untitled (Landscape)","1960s","Georgia O'Keeffe Museum","794338","Graphite on paper, 5 1/4 x 8 1/4 inches",1965,0],[876,"Untitled (Landscape)","1960s","Georgia O'Keeffe Museum","794339","Graphite on paper, 8 1/4 x 5 1/4 inches",1965,0],[877,"Untitled (Landscape)","1960s","Georgia O'Keeffe Museum","797281","Graphite on paper, 13 1/4 x 8 7/8 inches",1965,0],[878,"Untitled (Landscape)","1960s","Georgia O'Keeffe Museum","857394","Graphite on paper, 13 3/4 x 10 inches",1965,0],[879,"Untitled (Landscape)","1960s","Georgia O'Keeffe Museum","857390","Graphite on paper, 10 15/16 x 13 7/8 inches",1965,0],[880,"Untitled (Landscape)","1960s","Georgia O'Keeffe Museum","794337","Graphite on paper, 11 x 13 7/8 inches",1965,0],[881,"Untitled (Landscape)","1960s","Georgia O'Keeffe Museum","794335","Graphite on paper, 13 3/8 x 8 7/8 inches",1965,0],[882,"Untitled (Landscape)","1960s","Georgia O'Keeffe Museum","794334","Graphite on paper, 13 3/8 x 8 7/8 inches",1965,0],[883,"Untitled (Landscape)","1960s","Georgia O'Keeffe Museum","794332","Graphite on paper, 8 1/4 x 5 1/4 inches",1965,0],[884,"Untitled (Landscape)","1960s","Georgia O'Keeffe Museum","794333","Graphite on paper, 8 1/4 x 5 1/4 inches",1965,0],[885,"Untitled (Landscape)","1960s","Georgia O'Keeffe Museum","794330","Graphite on paper, 8 1/4 x 5 1/4 inches",1965,0],[886,"Untitled (Landscape)","1960s","Georgia O'Keeffe Museum","794331","Graphite on paper, 8 1/4 x 5 1/4 inches",1965,0],[887,"Untitled (Landscape)","1960s","Georgia O'Keeffe Museum","797128","Graphite on paper, 8 1/4 x 5 1/4 inches",1965,0],[888,"Untitled (Landscape)","1960s","Georgia O'Keeffe Museum","794329","Graphite on paper, 7 x 4 3/4 inches",1965,0],[889,"Untitled (Landscape)","1960s","Georgia O'Keeffe Museum","794328","Graphite on paper, 4 3/4 x 7 inches",1965,0],[890,"Untitled (Landscape)","1960s","Georgia O'Keeffe Museum","789862","Graphite on paper, 15 1/2 x 11 1/2 inches",1965,0],[891,"Untitled (Landscape)","1960s","Georgia O'Keeffe Museum","789874","Graphite on paper, 6 1/2 x 8 3/4 inches",1965,0],[892,"Untitled (Landscape)","1960s","Georgia O'Keeffe Museum","857599","Graphite on paper, 10 x 8 inches",1965,0],[893,"Untitled (Landscape)","1960s","Georgia O'Keeffe Museum","794326","Graphite on paper, 4 x 5 5/8 inches",1965,0],[894,"Untitled (Landscape)","1960s","Georgia O'Keeffe Museum","794325","Graphite on paper, 4 x 5 5/8 inches",1965,0],[895,"Untitled (Landscape)","1960s","Georgia O'Keeffe Museum","794324","Graphite on paper, 4 x 5 5/8 inches",1965,0],[896,"Untitled (Landscape)","1960s","Georgia O'Keeffe Museum","794322","Graphite on paper, 4 x 5 5/8 inches",1965,0],[897,"Untitled (Landscape)","1960s","Georgia O'Keeffe Museum","794323","Graphite on paper, 5 5/8 x 4 inches",1965,0],[898,"Untitled (Landscape)","1960s","Georgia O'Keeffe Museum","794320","Graphite on paper, 5 5/8 x 4 inches",1965,0],[899,"Untitled (Landscape)","1960s","Georgia O'Keeffe Museum","794321","Graphite on paper, 5 5/8 x 4 inches",1965,0],[900,"Untitled (Landscape)","1960s","Georgia O'Keeffe Museum","794319","Graphite on paper, 5 5/8 x 4 inches",1965,0],[901,"Untitled (Landscape)","1960s","Georgia O'Keeffe Museum","794318","Graphite on paper, 6 x 5 inches",1965,0],[902,"Untitled (Landscape)","1960s","Georgia O'Keeffe Museum","794317","Blue ball point pen on paper, 3 3/4 x 6 inches",1965,0],[903,"Untitled (Landscape)","1960s","Georgia O'Keeffe Museum","794316","Blue ball point pen on paper, 6 x 3 3/4 inches",1965,0],[904,"Untitled (Landscape)","1960s","Georgia O'Keeffe Museum","794314","Blue ball point pen on paper, 3 3/4 x 6 inches",1965,0],[1054,"Canyon Country, White and Brown Cliffs","ca. 1965","Georgia O'Keeffe Museum","789791","Oil on canvas, 36 1/8 x 30 1/16 inches",1965,0],[1055,"Canyon No. II","ca. 1965","Georgia O'Keeffe Museum","789793","Oil on canvas, 36 x 25 inches",1965,0],[1056,"On the River I","ca. 1965","Georgia O'Keeffe Museum","794526","Oil on canvas, 30 1/8 x 40 1/16 inches",1965,0],[1345,"Idol","1960s","Georgia O'Keeffe Museum","790034","Oil on board, 12 3/8 x 7 3/4 inches",1965,0],[1346,"Idol's Head","1960s","Georgia O'Keeffe Museum","790022","Oil on canvas, 7 x 7 inches",1965,0],[1521,"Untitled (Dog), Grey Spiral notebook","1960s","Georgia O'Keeffe Museum","807207","Blue-black ball point pen on paper, 12 x 18 inches",1965,0],[1534,"Untitled (Abstraction), Pelican II sketchbook","1960s","Georgia O'Keeffe Museum","801477","Graphite on paper, 7 x 4 5/8 inches",1965,0],[9458,"Sky Above Clouds IV","1965","Art Institute of Chicago","871268","Oil on canvas, 96 x 288 inches",1965,0],[10198,"Untitled (Rock)","1960s","Private Collection","886116","Graphite on paper, 9 1/2 x 11 7/8 inches",1965,0],[10199,"Off the End of the Boat on a River Trip","1960s","Private Collection","886114","Blue pen on paper, 13 3/4 x 9 7/8 inches",1965,0],[10310,"From a River Trip","1965","Private Collection","793977","Charcoal on paper, 24 x 19 inches",1965,0],[10311,"From a River Trip","ca. 1965","The Menil Collection","858953","Charcoal on paper, 24 1/2 x 18 1/2 inches",1965,0],[10313,"Untitled (Rock)","1960s","Private Collection","794196","Graphite, 6 1/2 x 9 1/4 inches",1965,0],[10314,"Untitled (Rock)","1960s","Private Collection","794194","Graphite on paper, 10 3/4 x 13 7/8 inches",1965,0],[10339,"Untitled (Horse's Ears), 1960s sketchbook","1960s","Los Angeles County Museum of Art (LACMA)","793992","Graphite on paper, 11 7/8 x 9 inches",1965,0],[10340,"Untitled (Horse's Ears), 1960s sketchbook","1960s","Los Angeles County Museum of Art (LACMA)","793993","Graphite on paper, 11 7/8 x 9 inches",1965,0],[10341,"Untitled (Horse), 1960s sketchbook","1960s","Los Angeles County Museum of Art (LACMA)","793994","Graphite on paper, 11 7/8 x 9 inches",1965,0],[10342,"Untitled (Horse), 1960s sketchbook","1960s","Los Angeles County Museum of Art (LACMA)","824796","Graphite on paper, 9 x 11 7/8 inches",1965,0],[10343,"Untitled (Horse), 1960s sketchbook","1960s","Los Angeles County Museum of Art (LACMA)","793996","Graphite on paper, 11 7/8 x 9 inches",1965,0],[10344,"Untitled (Horse), 1960s sketchbook","1960s","Los Angeles County Museum of Art (LACMA)","793997","Graphite on paper, 11 7/8 x 9 inches",1965,0],[10345,"Untitled (Horse), 1960s sketchbook","1960s","Los Angeles County Museum of Art (LACMA)","793998","Graphite on paper, 9 x 11/7/8 inches",1965,0],[10346,"Untitled (Horses), 1960s sketchbook","1960s","Los Angeles County Museum of Art (LACMA)","794000","Graphite on paper, 11/7/8 x 9 inches",1965,0],[10347,"Untitled (Horse), 1960s sketchbook","1960s","Los Angeles County Museum of Art (LACMA)","794001","Graphite on paper, 9 x 11 7/8 inches",1965,0],[10348,"Untitled (Horse), 1960s sketchbook","1960s","Los Angeles County Museum of Art (LACMA)","794002","Graphite on paper, 11 7/8 x 9 inches",1965,0],[10349,"Untitled (Horse), 1960s sketchbook","1960s","Los Angeles County Museum of Art (LACMA)","824801","Graphite on paper, 9 x 11 7/8 inches",1965,0],[10350,"Untitled (Horses), 1960s sketchbook","1960s","Los Angeles County Museum of Art (LACMA)","824804","Graphite on paper, 9 x 11 7/8 inches",1965,0],[10351,"Untitled (Horses), 1960s sketchbook","1960s","Los Angeles County Museum of Art (LACMA)","794005","Graphite on paper, 9 x 11 7/8 inches",1965,0],[10352,"Untitled (Dog), 1960s sketchbook","1960s","Los Angeles County Museum of Art (LACMA)","824807","Graphite on paper, 9 x 11 7/8 inches",1965,0],[10353,"Untitled (Dog), 1960s sketchbook","1960s","Los Angeles County Museum of Art (LACMA)","824811","Graphite on paper, 9 x 11 7/8 inches",1965,0],[10355,"Canyon Country","ca. 1965","Phoenix Art Museum","863549","Oil on canvas, 30 x 40 inches",1965,0],[10924,"Sketchbook","1960s","Los Angeles County Museum of Art (LACMA)","","Graphite on paper, Sheet: 12 × 9 in. (30.48 × 22.86 cm) ^Each: 12 × 9 in. (30.48 × 22.86 cm)",1965,1],[10927,"Untitled (Abstraction)","1960s","Los Angeles County Museum of Art (LACMA)","794008","Graphite on paper, 12 x 9 inches",1965,1],[10928,"Untitled (Abstraction)","1960s","Los Angeles County Museum of Art (LACMA)","824814","Graphite on paper, 12 x 9 inches",1965,1],[10929,"Untitled (Abstraction)","1960s","Los Angeles County Museum of Art (LACMA)","794010","Graphite on paper, 12 x 9 inches",1965,1],[10930,"Untitled (Abstraction)","1960s","Los Angeles County Museum of Art (LACMA)","794011","Graphite on paper, 12 x 9 inches",1965,1],[10931,"Untitled (Abstraction)","1960s","Los Angeles County Museum of Art (LACMA)","794012","Graphite on paper, 12 x 9 inches",1965,1],[10992,"Sketchbook","1960s","Los Angeles County Museum of Art (LACMA)","","Graphite on paper, Sheet: 11 7/8 × 9 inches ^Each: 11 7/8 × 9 inches",1965,1],[10312,"Sky with Moon","1966","Private Collection","714397","Oil on canvas, 48 x 84 inches",1966,0],[1053,"Black Rock with White Background","1963–1971","Georgia O'Keeffe Museum","789835","Oil on canvas, 20 3/16 x 16 1/4 inches",1967,0],[10149,"Not from My Garden","1967","Stark Museum of Art","863584","Oil on canvas, 15 1/4 x 12 1/8 inches",1967,0],[7399,"Black Rock with Blue III","1970","Private Collection","824133","Oil on canvas, 20x17 inches",1970,0],[34,"Black Rock on Red","1971","Georgia O'Keeffe Museum","786560","Oil on canvas, 30 1/16 x 26 1/8 inches",1971,0],[1057,"The Beyond","1972","Georgia O'Keeffe Museum","","Oil on canvas, 30 1/16 x 40 3/16 inches",1972,0],[10177,"Black Rock with Blue Sky and White Clouds","1972","Art Institute of Chicago","871270","Oil on canvas, 36 3/16 × 30 inches",1972,0],[10371,"Untitled (Clay Pot)","1974","Private Collection","793980","Stoneware, 6 1/2 x 10 1/2 inches",1974,1],[519,"Untitled (Clay Pot)","1970s","Georgia O'Keeffe Museum","714557","Stoneware, 7 x 8 1/2 inches",1975,1],[915,"Untitled (Abstraction)","1970s","Georgia O'Keeffe Museum","794306","Blue ball point pen on paper, 4 5/8 x 5 3/4 inches",1975,0],[916,"Untitled (Abstraction)","1970s","Georgia O'Keeffe Museum","794304","Graphite on paper, 4 x 5 1/4 inches",1975,0],[917,"Untitled (Abstraction)","1970s","Georgia O'Keeffe Museum","797129","Graphite on paper, 5 x 7 1/4 inches",1975,0],[918,"Untitled (Abstraction)","1970s","Georgia O'Keeffe Museum","794305","Graphite on paper, 5 x 7 1/4 inches",1975,0],[919,"Untitled (Abstraction)","1970s","Georgia O'Keeffe Museum","794302","Graphite on paper, 5 x 7 1/4 inches",1975,0],[920,"Untitled (Abstraction)","1970s","Georgia O'Keeffe Museum","794303","Graphite on paper, 5 x 7 1/4 inches",1975,0],[921,"Untitled (Abstraction)","1970s","Georgia O'Keeffe Museum","794300","Graphite on paper, 5 x 7 1/4 inches",1975,0],[922,"Untitled (Abstraction)","1970s","Georgia O'Keeffe Museum","794301","Graphite on paper, 5 7/8 x 7 7/8 inches",1975,0],[923,"Untitled (Abstraction)","1970s","Georgia O'Keeffe Museum","794298","Graphite on paper, 5 7/8 x 7 7/8 inches",1975,0],[924,"Untitled (Abstraction)","1970s","Georgia O'Keeffe Museum","794299","Graphite on paper, 4 7/8 x 7 7/8 inches",1975,0],[925,"Untitled (Abstraction)","1970s","Georgia O'Keeffe Museum","789849","Charcoal on paper, 18 5/8 x 24 5/8 inches",1975,0],[926,"Untitled (Abstraction)","1970s","Georgia O'Keeffe Museum","789839","Charcoal on paper, 24 x 17 3/4 inches",1975,0],[927,"Untitled (Abstraction)","1970s","Georgia O'Keeffe Museum","789850","Charcoal on paper, 24 5/8 x 18 3/4 inches",1975,0],[928,"Untitled (Abstraction)","1970s","Georgia O'Keeffe Museum","789847","Charcoal on paper, 25 x 19 inches",1975,0],[929,"Untitled (Abstraction)","1970s","Georgia O'Keeffe Museum","789846","Charcoal on paper, 24 x 17 3/4 inches",1975,0],[1080,"Abstraction Dark Green Lines with Red and Pink","1970s","Georgia O'Keeffe Museum","790041","Watercolor on paper, 29 7/8 x 21 7/8 inches",1975,0],[1081,"Black Rock on Stump","1970s","Georgia O'Keeffe Museum","790016","Oil on canvas, 16 x 20 inches",1975,0],[1149,"Untitled (Abstraction Green Lines and Red Circle)","1970s","Georgia O'Keeffe Museum","790059","Graphite and watercolor on paper, 30 1/4 x 22 3/8 inches",1975,0],[1150,"Untitled (Abstraction Black Lines)","1970s","Georgia O'Keeffe Museum","790058","Watercolor on paper, 22 3/8 x 30 1/4 inches",1975,0],[1151,"Untitled (Abstraction Blue Line)","1970s","Georgia O'Keeffe Museum","790057","Watercolor on paper, 30 1/4 x 22 3/8 inches",1975,0],[1152,"Untitled (Abstraction Blue Wave and Three Red Circles)","1970s","Georgia O'Keeffe Museum","789928","Watercolor on paper, 29 7/8 x 22 3/8 inches",1975,0],[1153,"Untitled (Orange and Red Wave)","1970s","Georgia O'Keeffe Museum","790047","Watercolor on paper, 30 x 22 inches",1975,0],[1154,"Untitled (Abstraction Red Wave)","1970s","Georgia O'Keeffe Museum","","Watercolor on paper, 22 3/8 x 30 1/4 inches",1975,0],[1155,"Untitled (Abstraction Orange and Blue Spiral)","1970s","Georgia O'Keeffe Museum","790054","Watercolor on paper, 30 1/2 x 22 inches",1975,0],[1156,"Untitled (Abstraction Pink Curve and Circles)","1970s","Georgia O'Keeffe Museum","790052","Watercolor on paper, 30 1/2 x 22 inches",1975,0],[1157,"Untitled (Abstraction Orange Curve and Circles)","1970s","Georgia O'Keeffe Museum","790061","Watercolor on paper, 30 1/2 x 22 inches",1975,0],[1158,"Untitled (Abstraction Blue Curve and Circles)","1970s","Georgia O'Keeffe Museum","790051","Watercolor on paper, 30 1/2 x 22 inches",1975,0],[1159,"Untitled (Abstraction Black Shapes)","1970s","Georgia O'Keeffe Museum","790056","Watercolor on paper, 22 3/8 x 30 1/4 inches",1975,0],[1160,"Untitled (Abstraction Red Wave and Circle)","1970s","Georgia O'Keeffe Museum","789939","Watercolor on paper, 15 1/4 x 22 1/2 inches",1975,0],[1161,"Untitled (Abtraction Red Wave and Circle)","1970s","Georgia O'Keeffe Museum","790045","Watercolor on paper, 22 3/8 x 30 1/4 inches",1975,0],[1162,"Untitled (Abstraction Red Wave and Circle)","1970s","Georgia O'Keeffe Museum","790046","Watercolor on paper, 22 3/8 x 30 1/4 inches",1975,0],[1164,"Untitled (Abstraction Blue Lines)","1970s","Georgia O'Keeffe Museum","790044","Watercolor on paper, 22 3/8 x 30 1/4 inches",1975,0],[1165,"Untitled (Abstraction Blue Lines)","1970s","Georgia O'Keeffe Museum","790043","Watercolor on paper, 30 x 22 inches",1975,0],[1166,"Untitled (Abstraction Blue Shapes)","1970s","Georgia O'Keeffe Museum","790050","Watercolor on paper, 22 3/8 x 30 1/4 inches",1975,0],[1168,"Untitled (Abstraction Black Shape)","1970s","Georgia O'Keeffe Museum","790048","Watercolor on paper, 30 1/4 x 22 3/8 inches",1975,0],[1169,"Untitled (Abstraction Black Shapes)","1970s","Georgia O'Keeffe Museum","789938","Watercolor on paper, 17 3/4 x 24 inches",1975,0],[1170,"Untitled (Patio Door)","1970s","Georgia O'Keeffe Museum","790049","Watercolor and charcoal on paper, 30 x 22 inches",1975,0],[1171,"Untitled (Patio Door)","1970s","Georgia O'Keeffe Museum","789840","Watercolor on paper, 30 x 22 inches",1975,0],[1526,"Untitled (Abstraction Green Line and Red Circle)","1970s","Georgia O'Keeffe Museum","790053","Watercolor on paper, 22 3/8 x 30 1/4 inches",1975,0],[1527,"Untitled (Abstraction Green Line and Red Circle)","1970s","Georgia O'Keeffe Museum","790063","Watercolor on paper, 22 1/4 x 30 1/2 inches",1975,0],[1528,"Untitled (Abstraction Green Line and Red Circle)","1970s","Georgia O'Keeffe Museum","790060","Watercolor on paper, 22 1/4 x 30 1/2 inches",1975,0],[1529,"Untitled (Abstraction Green Line and Red Circle)","1970s","Georgia O'Keeffe Museum","790062","Watercolor on paper, 22 1/4 x 30 1/2 inches",1975,0],[1530,"Untitled (City Night)","1970s","Georgia O'Keeffe Museum","","Oil on canvas, 84 1/16 x 48 1/16 inches",1975,0],[7395,"Untitled (Abstraction Green Line and Three Red Circles)","1970s","Georgia O'Keeffe Museum","790065","Watercolor on paper, 22 1/4 x 30 1/2 inches",1975,0],[7396,"Untitled (Abstraction Green Lines and Red Circle)","1970s","Georgia O'Keeffe Museum","789861","Watercolor on paper, 15 1/2 x 11 inches",1975,0],[7397,"Untitled (Abstraction Green Lines and Red Circle)","1970s","Georgia O'Keeffe Museum","789951","Watercolor on paper, 25 x 17 inches",1975,0],[10315,"Untitled (Clay Pot)","1975","Private Collection","793984","Stoneware, 2 x 6 inches",1975,1],[10316,"Untitled (Clay Pot)","1975","Private Collection","793985","Stoneware, 20 x 16 inches",1975,1],[905,"Untitled (Leaf)","1976","Georgia O'Keeffe Museum","794315","Black felt tip pen on paper, 8 1/2 x 13 1/4 inches",1976,0],[906,"Untitled (Trees)","1976","Georgia O'Keeffe Museum","794313","Black felt tip pen on paper, 13 1/4 x 8 1/2 inches",1976,0],[907,"Untitled (Tree)","1976","Georgia O'Keeffe Museum","794312","Black felt tip pen on paper, 8 1/2 x 13 1/4 inches",1976,0],[908,"Untitled (Tree)","1976","Georgia O'Keeffe Museum","794311","Black felt tip pen on paper, 8 1/2 x 13 1/4 inches",1976,0],[909,"Untitled (Tree)","1976","Georgia O'Keeffe Museum","794310","Black felt tip pen on paper, 13 1/4 x 8 1/2 inches",1976,0],[910,"Untitled (Tree)","1976","Georgia O'Keeffe Museum","794309","Black felt tip pen on paper, 13 1/4 x 8 1/2 inches",1976,0],[1058,"Palm Tree","1976","Georgia O'Keeffe Museum","789842","Charcoal on paper, 17 3/8 x 27 3/4 inches",1976,0],[1059,"Palm Tree at My Door – Antigua","1976","Georgia O'Keeffe Museum","789844","Charcoal on paper, 17 3/8 x 27 3/4 inches",1976,0],[1060,"Branches with Sun","1976","Georgia O'Keeffe Museum","789852","Charcoal on paper, 27 3/4 x 17 3/8 inches",1976,0],[1061,"Untitled (Redwoods Big Sur)","1976","Georgia O'Keeffe Museum","789857","Charcoal on paper, 17 3/4 x 27 3/4 inches",1976,0],[1062,"Redwoods Big Sur","1976","Georgia O'Keeffe Museum","789858","Charcoal on paper, 27 3/4 x 17 3/8 inches",1976,0],[10200,"Untitled (Abstraction)","1976","Private Collection","886113","Black ink and paper, 11 x 8 1/2 inches, sheet",1976,0],[10201,"Untitled (Abstraction)","1976","Private Collection","886111","Black ink on paper, 11 x 8 1/2 inches",1976,0],[10202,"Untitled (Trees)","1976","Private Collection","886112","Charcoal on paper, 24 5/8 x 18 3/4 inches",1976,0],[10317,"Untitled (Abstraction)","1976","Private Collection","794193","Black ink and paper, 11 x 8 1/2 inches, sheet",1976,0],[10318,"Untitled (Abstraction)","1976","Private Collection","794191","Black ink and paper, 11 x 8 1/2 inches, sheet",1976,0],[10319,"Untitled (Abstraction)","1976","Private Collection","794190","Charcoal on paper, 11 x 8 1/2 inches, sheet",1976,0],[10320,"Untitled (Abstraction)","1976","Private Collection","794189","Black ink on paper, 8 1/2 x 11 inches, sheet",1976,0],[10321,"Untitled (Abstraction)","1976","Private Collection","794187","Black ink on thin, beige, smooth wove paper, newsprint*, 11 x 8 1/2 inches, sheet",1976,0],[10322,"Untitled (Abstraction)","1976","Private Collection","794186","Black ink on paper, 11 x 8 1/2 inches, sheet",1976,0],[10323,"Untitled (Tree)","1976","Private Collection","824772","Black ink on paper, 11 x 8 1/2 inches",1976,0],[10324,"Untitled (Tree)","1976","Private Collection","824776","Black ink on paper, 8 1/2 x 11 inches",1976,0],[10325,"Untitled (Tree)","1976","Private Collection","824779","Black ink on paper, 8 1/2 x 11 inches",1976,0],[10326,"Untitled (Tree)","1976","Private Collection","824782","Blank ink on paper, 11 x 8 1/2 inches",1976,0],[10327,"Untitled (Tree)","1976","Private Collection","794181","Black ink on paper, 8 1/2 x 11 inches",1976,0],[10328,"Untitled (Clay Pot)","1976","Private Collection","824791","Stoneware, 8 3/4 x 5 1/2 inches",1976,1],[911,"Untitled (From a Day with Juan)","1976–1977","Georgia O'Keeffe Museum","794308","Graphite on paper, 11 3/8 x 13 7/8 iches",1977,0],[912,"Untitled (From a Day with Juan)","1976–1977","Georgia O'Keeffe Museum","789895","Charcoal on paper, 8 7/8 x 11 7/8 inches",1977,0],[913,"Untitled (From a Day with Juan)","1976–1977","Georgia O'Keeffe Museum","789892","Charcoal on paper, 8 7/8 x 11 7/8 inches",1977,0],[914,"Untitled (From a Day with Juan)","1976–1977","Georgia O'Keeffe Museum","","Charcoal on paper, 11 7/8 x 8 7/8 inches",1977,0],[1063,"Untitled (Abstraction Blue Circle and Line)","1976–1977","Georgia O'Keeffe Museum","789932","Watercolor on paper, 22 1/2 x 29 7/8 inches",1977,0],[1064,"From a Day at Esther's","1976–1977","Georgia O'Keeffe Museum","789931","Watercolor on paper, 22 1/2 x 29 7/8 inches",1977,0],[1065,"Untitled (Abstraction Pink and Green)","1976–1977","Georgia O'Keeffe Museum","790040","Watercolor on paper, 22 1/2 x 29 7/8 inches",1977,0],[1066,"Untitled (Curved Line and Round Spots – Blue)","1976–1977","Georgia O'Keeffe Museum","790042","Watercolor on paper, 29 3/8 x 22 1/2 inches",1977,0],[1067,"Untitled (From a Day with Juan)","1976–1977","Georgia O'Keeffe Museum","790068","Pastel on paper, 25 x 19 inches",1977,0],[1068,"Untitled (From a Day with Juan III)","1976–1977","Georgia O'Keeffe Museum","789802","Oil on canvas, 48 x 36 inches",1977,0],[1069,"From a Day with Juan A","1976–1977","Georgia O'Keeffe Museum","789792","Oil on canvas, 40 x 30 inches",1977,0],[1491,"Sky Above Clouds/Yellow Horizon and Clouds","1976–1977","Georgia O'Keeffe Museum","789809","Oil on canvas, 48 x 84 inches",1977,0],[1493,"Untitled (From a Day with Juan)","1976–1977","Georgia O'Keeffe Museum","789808","Oil on canvas, 48 x 72 inches",1977,0],[1495,"Untitled (From a Day with Juan)","1976–1977","Georgia O'Keeffe Museum","789807","Oil on canvas, 48 x 72 1/4 inches",1977,0],[10178,"From a Day with Juan IV","1977","Art Institute of Chicago","871263","Oil on canvas, 48 x 36 inches",1977,0],[10185,"From a Day with Juan II","1976–1977","Museum of Modern Art (MoMA)","863555","Oil on canvas, 48 x 36 inches",1977,0],[10203,"From a Day With Juan I","1976–1977","Private Collection","886109","Oil on canvas, 36 x 48 inches",1977,0],[10329,"Red Line with Circle","1976–1977","Private Collection","794799","Watercolor on paper, 29 1/2 x 21 3/4 inches",1977,0],[10330,"Like an Early Blue Abstraction","1976–1977","Private Collection","714485","Watercolor on paper, 29 3/4 x 23 3/4 inches",1977,0],[10331,"Blue and Green Lines with Wash","1976–1977","Private Collection","793987","Watercolor on paper, 22 1/4 x 29 1/2 inches",1977,0],[10332,"Untitled (From a Day with Juan)","1976–1977","Private Collection","824793","Oil on canvas, 10 x 15 inches",1977,0],[489,"Untitled (Landscape)","1978","Georgia O'Keeffe Museum","790064","Watercolor on paper, 22 1/4 x 30 1/2 inches",1978,0],[1070,"Untitled (Abstraction Green Line and Red Circle)","1978","Georgia O'Keeffe Museum","789935","Watercolor on paper, 22 x 29 7/8 inches",1978,0],[1071,"Mesa with Branch Outline","1978","Georgia O'Keeffe Museum","789856","Charcoal on paper, 24 1/2 x 18 1/4 inches",1978,0],[1072,"Mesa with Two Branches, New Mexico","1978","Georgia O'Keeffe Museum","789854","Charcoal on paper, 24 1/2 x 18 1/4 inches",1978,0],[1073,"Mesa with Branch New Mexico","1978","Georgia O'Keeffe Museum","789855","Charcoal on paper, 24 1/2 x 18 1/4 inches",1978,0],[1074,"Black Wash with Circle and Spots","1978","Georgia O'Keeffe Museum","789927","Watercolor on paper, 29 3/4 x 21 3/4 inches",1978,0],[10164,"Red Splashes with Line","1978","Sheldon Museum of Art, University of Nebraska–Lincoln","858959","Watercolor on paper, 14 1/4 x 22 3/8 inches",1978,0],[10722,"Untitled red clay pot","Post 1978","","","Clay, 10 x 6 inches",1978,1],[1075,"Untitled (Abstraction Red Wave with Circle)","1979","Georgia O'Keeffe Museum","789934","Watercolor on paper, 22 x 26 1/2 inches",1979,0],[1076,"Untitled (Abstraction Red Wave with Circle)","1979","Georgia O'Keeffe Museum","789930","Watercolor on paper, 22 x 29 3/4 inches",1979,0],[1077,"Untitled (Abstraction Four Green Lines with Red)","1979","Georgia O'Keeffe Museum","789929","Watercolor on paper, 29 3/4 x 21 3/4 inches",1979,0],[1078,"Untitled (Abstraction Two Green Lines Small Red Circle)","1979","Georgia O'Keeffe Museum","789933","Watercolor on paper, 27 7/8 x 18 7/8 inches",1979,0],[1079,"Untitled (Abstraction Pine Tree)","1979","Georgia O'Keeffe Museum","789848","Charcoal on paper, 24 x 18 3/8 inches",1979,0],[4336,"Untitled (Abstraction Green Line and Red Circle)","1979","Georgia O'Keeffe Museum","789853","Watercolor on paper, 18 7/8 x 27 7/8 inches",1979,0],[520,"Untitled (Clay Pot)","1980","Georgia O'Keeffe Museum","714558","Stoneware, 11 x 11 inches",1980,1],[521,"Untitled (Clay Pot)","ca. 1980","Georgia O'Keeffe Museum","714559","stoneware, 2 in h x 7 1/2 in diam",1980,1],[522,"Untitled (Clay Pot)","ca. 1980","Georgia O'Keeffe Museum","824137","stoneware, 5 in h x 9 1/2 in diam",1980,1],[523,"Untitled (Clay Pot)","ca. 1980","Georgia O'Keeffe Museum","714561","stoneware, 1 3/4 in h x 6 in diam",1980,1],[524,"Untitled (Clay Pot)","ca. 1980","Georgia O'Keeffe Museum","714562","stoneware, 15 1/2 in h x 10 in diam",1980,1],[525,"Untitled (Clay Pot)","ca. 1980","Georgia O'Keeffe Museum","714563","stoneware, 11 1/4 in h x 8 1/2 in diam",1980,1],[526,"Untitled (Clay Pot)","ca. 1980","Georgia O'Keeffe Museum","714564","stoneware, 10 in h x 6 1/2 in diam",1980,1],[527,"Untitled (Clay Pot)","ca. 1980","Georgia O'Keeffe Museum","824141","stoneware, glazed, 6 1/2 in h x 6 1/2 in diam",1980,1],[528,"Untitled (Clay Pot)","ca. 1980","Georgia O'Keeffe Museum","714566","Stoneware, 5 x 9 1/2 inches",1980,1],[9011,"Untitled (Clay Pot)","ca. 1980","Georgia O'Keeffe Museum","793989","Stoneware, glazed, 6 1/2 x 7 1/2 inches",1980,1],[9012,"Untitled (Clay Pot)","ca. 1980","","793991","Stoneware, lacquered, 9 1/2 x 11 inches",1980,1],[1531,"Untitled (Abstraction)","1982","Georgia O'Keeffe Museum","726396","Bronze, 41 x 8 1/2 x 8 1/2 inches",1982,0],[1532,"Untitled (Abstraction)","1982","Georgia O'Keeffe Museum","726397","Bronze, 78 x 17 x 17 inches",1982,0],[1533,"Untitled (Abstraction)","1982","Georgia O'Keeffe Museum","726400","Plaster, 63 x 14 x 14 inches",1982,0],[529,"Untitled (Clay Pot and Stand)","1983","Private Collection","886110","Stoneware, 14 1/2 x 10 1/2 inches",1983,1],[10336,"Untitled (Abstraction)","1984","Los Angeles County Museum of Art (LACMA)","794177","Graphite on paper, 15 1/2 x 12 inches, sheet",1984,0],[10993,"Untitled","ca. 1984","Los Angeles County Museum of Art (LACMA)","","Graphite on paper, 15 × 22 1/4 inches",1984,1],[530,"Untitled (Clay Pot)","1980s","Georgia O'Keeffe Museum","714572","Stoneware, 7 1/2 x 131/2 inches",1985,1],[531,"Untitled (Clay Pot)","1980s","Georgia O'Keeffe Museum","714573","Lacquered Stoneware, 5 1/2 x 8 1/2 inches",1985,1],[532,"Untitled (Clay Pot)","1980s","Georgia O'Keeffe Museum","714574","Lacquered stoneware, 8 1/2 x 11 inches",1985,1],[533,"Untitled (Clay Pot)","1980s","Private Collection","886108","stoneware, lacquered, 8 x 12 1/2 inches",1985,1],[534,"Untitled (Clay Pot)","1980s","Georgia O'Keeffe Museum","714575","Lacquered stoneware, 7 1/2 x 11 inches",1985,1],[535,"Untitled (Clay Pot)","1980s","Georgia O'Keeffe Museum","714577","Lacquered stoneware, 11 1/4 x 14 1/2 inches",1985,1],[536,"Untitled (Clay Pot)","1980s","Private Collection","886107","stoneware, lacquered, 11 1/2 in h x 13 1/4 in diam",1985,1],[537,"Untitled (Clay Pot)","1980s","Georgia O'Keeffe Museum","714579","Lacquered stoneware, 9 x 9 1/2 inches",1985,1],[10337,"Untitled Clay Pot","1980s","Private Collection","794176","Stoneware, lacquered, 8 x 12 inches",1985,1],[10338,"Untitled (Clay Dish)","1980s","Private Collection","794175","Stoneware, 2 x 15 inches",1985,1]]};

// noprotect  (turns off the p5 editor's loop protection, which breaks on this sketch's physics loops)
// O'Keeffe's Subjects — p5.js
// A drill-down bubble chart of the catalogue raisonné by subject.
// Click a bubble to break it into its parts; the last level shows one dot per work.
// Expects a global DATA = { tree: [name, count, children[], workIndexes[]], works: [...] }
//   works: [objectId, title, date, institution, primaryImageDamId, mediumAndDimensions, year, subjectFromClaude]
//
// Levels 1–2 regroup the museum's Subject Categories. Deeper levels were derived by Claude
// from titles, related-work groups and brief descriptions.
//
// Controls: click a bubble to open it · click the path at the top (or press Esc / Backspace) to go back
// hover a bubble for its name and count · in a set of works, click a dot to see the work

const ACCESS_URL = id => `https://access-ok.okeeffemuseum.org/object/${id}/`;
const IIIF = (dam, w, h) => `https://iiif.okeeffemuseum.org/image/iiif/2/${dam}/full/!${w},${h}/0/default.jpg`;
const TOP_ORDER = ["Landscapes", "Nature", "Abstractions", "Architecture and built environment", "Portraits and human figures", "Human-made objects", "Sketchbooks and other"];

const PALETTES = {
  light: { ground: "#FFFFFF", paper: "#F2F0EC", ink: "#171615", ink2: "#3E3A36", ink3: "#6B655E", rule: "#DEDAD4", accent: "#B8432A",
           cat: ["#B5533A", "#5F8446", "#3E5E9C", "#B0822F", "#7D4A7A", "#2C7C83", "#7C868D"],
           dec: ["#C9971F", "#D3822B", "#C9662F", "#B84B36", "#9E3948", "#80345C", "#61336C", "#453577", "#2E3B7C"] },
  dark:  { ground: "#141312", paper: "#1F1D1B", ink: "#EFEDEA", ink2: "#CFCAC4", ink3: "#A9A39C", rule: "#2F2C29", accent: "#E07A5F",
           cat: ["#DB7A5E", "#8DB26F", "#7C9AD6", "#D9AE5C", "#B07AAE", "#5DB0B6", "#9AA3A9"],
           dec: ["#E6BE5C", "#EBA35A", "#E88A5E", "#DD7166", "#CC6478", "#B45F8E", "#9C63A6", "#8671BC", "#7688CC"] }
};

let P, TREE, WORKS, path = [], bubbles = [], ghosts = [], hover = null, pinned = null, card, hits = [];
let H = 640, reduceMotion = false;

function pickPalette() {
  const attr = document.documentElement.getAttribute("data-theme");
  const dark = attr ? attr === "dark" : window.matchMedia("(prefers-color-scheme: dark)").matches;
  P = dark ? PALETTES.dark : PALETTES.light;
  if (card) renderCard();
}
function stageWidth() {
  const host = document.getElementById("stage");
  return Math.max(320, host ? host.clientWidth : windowWidth - 32);
}

function setup() {
  TREE = DATA.tree; WORKS = DATA.works;
  pickPalette();
  H = windowWidth < 700 ? 520 : 640;
  const c = createCanvas(stageWidth(), H);
  const stage = document.getElementById("stage");
  if (stage) c.parent("stage");
  c.elt.setAttribute("role", "img");
  c.elt.setAttribute("aria-label", "Bubble chart of Georgia O'Keeffe's catalogue raisonné by subject; click a bubble to break it into smaller subjects");
  pixelDensity(Math.min(2, window.devicePixelRatio || 1));
  reduceMotion = window.matchMedia("(prefers-reduced-motion: reduce)").matches;
  window.matchMedia("(prefers-color-scheme: dark)").addEventListener("change", pickPalette);
  new MutationObserver(pickPalette).observe(document.documentElement, { attributes: true, attributeFilter: ["data-theme"] });
  card = createDiv("");
  if (stage) card.parent(stage.parentNode);
  card.style("max-width", "980px"); card.style("padding", "8px 0 8px");
  card.style("font-family", "'Schibsted Grotesk', 'Helvetica Neue', Helvetica, Arial, sans-serif"); card.style("font-size", "15px"); card.style("line-height", "1.5");
  enter([], width / 2, height / 2);
}
function windowResized() { resizeCanvas(stageWidth(), H); layoutTargets(); }

// ---------- tree helpers ----------
function nodeAt(p) { let n = TREE; for (const i of p) { n = n[2][i]; } return n; }
function catIndex(p) { return p.length ? TOP_ORDER.indexOf(TREE[2][p[0]][0]) : -1; }
function isWorks(node) { return node[2].length === 0; }
function works(node) { return node[3].length ? node[3] : node[2].flatMap(works); }

// ---------- entering a level ----------
function enter(newPath, ox, oy, fromBubble) {
  // old bubbles fade out; the one we clicked swells into the new view
  ghosts = bubbles.map(b => Object.assign({}, b, { born: millis(), swell: b === fromBubble }));
  path = newPath; pinned = null; hover = null;
  const node = nodeAt(path);
  const base = catIndex(path);
  if (isWorks(node)) {
    bubbles = node[3].map((wi, k) => ({ kind: "work", wi, n: 1, label: WORKS[wi][1], ci: base, shade: 0,
      x: ox + random(-20, 20), y: oy + random(-20, 20), r: 1, vx: 0, vy: 0, idx: k }));
  } else {
    bubbles = node[2].map((kid, k) => ({ kind: "node", k, n: kid[1], label: kid[0], ci: path.length ? base : k,
      shade: path.length ? k : 0, x: ox + random(-30, 30), y: oy + random(-30, 30), r: 1, vx: 0, vy: 0 }));
  }
  layoutTargets();
  if (reduceMotion) bubbles.forEach(b => { b.r = b.tr; settle(200); });
  renderCard();
}
function layoutTargets() {
  const total = bubbles.reduce((s, b) => s + b.n, 0) || 1;
  const area = (width - 40) * (height - 110) * (bubbles.length > 40 ? 0.5 : 0.56);
  const k = sqrt(area / (PI * total));
  const cap = min(width, height - 110) * (bubbles.length === 1 ? 0.36 : 0.3);
  bubbles.forEach(b => { b.tr = min(cap, max(bubbles[0] && bubbles[0].kind === "work" ? 3 : 10, sqrt(b.n) * k)); });
  if (bubbles.length && bubbles[0].kind === "work") { const r = min(26, bubbles[0].tr); bubbles.forEach(b => b.tr = r); }
}

// ---------- physics: pull toward the center, push apart where bubbles overlap ----------
function settle(iter) {
  const cx = width / 2, cy = 60 + (height - 60) / 2;
  for (let it = 0; it < iter; it++) {
    for (const b of bubbles) { b.vx += (cx - b.x) * 0.0025; b.vy += (cy - b.y) * 0.0035; }
    for (let i = 0; i < bubbles.length; i++) { for (let j = i + 1; j < bubbles.length; j++) {
      const a = bubbles[i], b = bubbles[j];
      let dx = b.x - a.x, dy = b.y - a.y, d = sqrt(dx * dx + dy * dy) || 0.01;
      const m = a.r + b.r + (a.kind === "work" ? 1.5 : 4);
      if (d < m) { const push = (m - d) / d * 0.5; dx *= push; dy *= push; a.x -= dx; a.y -= dy; b.x += dx; b.y += dy; }
    } }
    for (const b of bubbles) {
      b.vx *= 0.82; b.vy *= 0.82; b.x += b.vx; b.y += b.vy;
      b.x = constrain(b.x, b.r + 4, width - b.r - 4); b.y = constrain(b.y, 62 + b.r, height - b.r - 6);
    }
  }
}

// ---------- draw ----------
function shadeOf(b) {
  if (b.kind === "work") {        // one dot per work, colored by the decade it was made
    const y = WORKS[b.wi][6];
    return color(y ? P.dec[constrain(floor((y - 1900) / 10), 0, 8)] : P.ink3);
  }
  const c = color(P.cat[max(0, b.ci)]);
  if (!path.length) return c;
  // siblings step lighter and darker around the parent's color
  const steps = [0, 0.18, -0.14, 0.32, -0.26, 0.44, 0.08, -0.06, 0.26, -0.2];
  const s = steps[b.shade % steps.length];
  return s >= 0 ? lerpColor(c, color(P.paper), s) : lerpColor(c, color(P.ink), -s);
}
function draw() {
  background(P.ground);
  hits = [];
  for (const b of bubbles) { b.r += (b.tr - b.r) * (reduceMotion ? 1 : 0.14); }
  settle(3);

  // ghosts of the previous level
  const now = millis();
  ghosts = ghosts.filter(g => now - g.born < 420);
  for (const g of ghosts) {
    const t = (now - g.born) / 420;
    const c = shadeOf(g); c.setAlpha(255 * (1 - t) * (g.swell ? 0.55 : 0.9));
    noStroke(); fill(c);
    circle(g.x, g.y, 2 * (g.swell ? g.r * (1 + t * 2.2) : g.r * (1 - t)));
  }

  let over = null;
  for (const b of bubbles) { if (dist(mouseX, mouseY, b.x, b.y) < b.r) over = b; }
  if (over !== hover) { hover = over; if (hover && hover.kind === "work" && !pinned) renderCard(); if (!hover && !pinned) renderCard(); }

  for (const b of bubbles) {
    const c = shadeOf(b);
    const focus = b === hover || b === pinned;
    noStroke(); fill(c); circle(b.x, b.y, b.r * 2);
    if (focus) { noFill(); stroke(P.ink); strokeWeight(2); circle(b.x, b.y, b.r * 2 + 6); noStroke(); }
    if (b.kind === "node" && b.r > 26) drawLabel(b, c);
  }
  if (hover) drawTip(hover);
  drawCrumbs();
  cursor(hover || hits.some(h => inHit(h)) ? HAND : ARROW);
}
function inkOn(c) { return (red(c) * 0.299 + green(c) * 0.587 + blue(c) * 0.114) > 150 ? "#1D2226" : "#FFFFFF"; }
function drawLabel(b, c) {
  const ink = inkOn(c);
  const size = constrain(b.r / 5.2, 11, 20);
  textFont(UI_FONT); textStyle(BOLD); textSize(size); textAlign(CENTER, CENTER); fill(ink); noStroke();
  const w = b.r * 1.55;
  textWrap(WORD);
  const lines = wrapLines(b.label, w);
  const lh = size * 1.15, total = lines.length * lh + size * 1.1;
  let y = b.y - total / 2 + lh / 2;
  if (lines.length * lh > b.r * 1.5) { lines.length = 1; lines[0] = clipText(b.label, 16); }
  lines.forEach(l => { text(l, b.x, y); y += lh; });
  textStyle(NORMAL); textFont(UI_FONT); textSize(max(10, size * 0.72));
  const cc = color(ink); cc.setAlpha(210); fill(cc);
  text(b.n.toLocaleString(), b.x, y + 1);
}
function wrapLines(s, w) {
  const words = s.split(" "), out = []; let line = "";
  for (const wd of words) { const t = line ? line + " " + wd : wd; if (textWidth(t) > w && line) { out.push(line); line = wd; } else line = t; }
  if (line) out.push(line);
  return out;
}
function drawTip(b) {
  let label, sub;
  if (b.kind === "work") { const w = WORKS[b.wi]; label = `${w[1]}, ${w[2]}`; sub = w[3] || ""; }
  else { const kid = nodeAt(path)[2][b.k]; label = b.label; sub = `${b.n.toLocaleString()} works · ${isWorks(kid) ? "click to see each work" : "click to open"}`; }
  textFont(UI_FONT); textSize(13);
  const tw = max(textWidth(clipText(label, 64)), textWidth(sub)) + 20;
  let x = constrain(mouseX + 14, 4, width - tw - 4), y = constrain(mouseY + 16, 60, height - 50);
  fill(P.paper); stroke(P.rule); strokeWeight(1); rect(x, y, tw, 44); noStroke();
  fill(P.ink); textAlign(LEFT, TOP); text(clipText(label, 64), x + 10, y + 7);
  fill(P.ink3); textSize(12); text(sub, x + 10, y + 25);
}
function drawCrumbs() {
  textFont(UI_FONT); textSize(14); textAlign(LEFT, CENTER); noStroke();
  let x = 0; const y = 24;
  const names = ["All subjects"].concat(path.map((_, i) => nodeAt(path.slice(0, i + 1))[0]));
  names.forEach((nm, i) => {
    const last = i === names.length - 1;
    textStyle(last ? BOLD : NORMAL);
    const w = textWidth(nm);
    fill(last ? P.ink : P.ink2); text(nm, x, y);
    if (!last) {
      stroke(P.ink3); strokeWeight(1); line(x, y + 10, x + w, y + 10); noStroke();
      hits.push({ x, y: y - 12, w, h: 26, fn: () => goTo(i) });
      fill(P.ink3); textStyle(NORMAL); text("  ›  ", x + w, y); x += textWidth("  ›  ");
    }
    x += w;
  });
  textStyle(NORMAL);
  const node = nodeAt(path);
  textFont(UI_FONT); textSize(12); fill(P.ink3); textAlign(RIGHT, CENTER);
  const note = isWorks(node) ? `${node[1]} works · one dot per work` : path.length >= 2 ? "levels below this were grouped by Claude from titles" : `${node[1].toLocaleString()} works`;
  text(note, width, y);
  if (path.length) {
    textAlign(LEFT, CENTER); textFont(UI_FONT); textSize(12.5); fill(P.ink3);
    text("← back (Esc)", 0, 48);
    hits.push({ x: 0, y: 38, w: 90, h: 20, fn: () => goTo(path.length - 1) });
  }
}
function goTo(depth) {
  const cx = width / 2, cy = height / 2;
  enter(path.slice(0, depth), cx, cy, null);
}

// ---------- card below the canvas ----------
function esc(s) { return String(s).replace(/&/g, "&amp;").replace(/</g, "&lt;").replace(/>/g, "&gt;"); }
function workCard(wi, big) {
  const [id, title, date, inst, img, md, , fromClaude] = WORKS[wi];
  const thumb = img ? `<img src="${IIIF(img, big ? 240 : 160, big ? 200 : 140)}" alt="${esc(title)}" loading="lazy" onerror="this.remove()" style="flex:none;display:block;max-height:${big ? 100 : 70}px;max-width:${big ? 160 : 110}px;border-radius:2px">` : "";
  return `<a href="${ACCESS_URL(id)}" target="_blank" rel="noopener" style="display:flex;gap:12px;align-items:center;padding:10px 12px;border:1px solid ${P.rule};border-radius:0;text-decoration:none;color:inherit;background:${P.paper}">
    ${thumb}<span style="min-width:0">
      <span style="display:block;font-family:'Schibsted Grotesk', 'Helvetica Neue', Helvetica, Arial, sans-serif;font-style:italic;font-size:${big ? 20 : 16}px;line-height:1.25;color:${P.ink}">${esc(title)}</span>
      ${big && md ? `<span style="display:block;font-size:13px;color:${P.ink2}">${esc(md)}</span>` : ""}
      <span style="display:block;font-size:12.5px;color:${P.ink2}">${esc(date)}${inst ? " · " + esc(inst) : ""}</span>
      ${fromClaude ? `<span style="display:inline-block;margin-top:3px;font-size:10.5px;color:${P.ink3};border:1px solid ${P.ink3};border-radius:0;padding:0 6px">subject assigned by Claude</span>` : ""}
      ${big ? `<span style="display:block;font-size:13px;font-weight:500;color:${P.accent};margin-top:5px">View on Access O'Keeffe ↗</span>` : ""}
    </span></a>`;
}
function renderCard() {
  if (!card) return;
  const node = nodeAt(path);
  const focus = pinned || (hover && hover.kind === "work" ? hover : null);
  if (isWorks(node)) {
    const list = node[3];
    const head = focus ? `<div style="max-width:640px;margin-bottom:14px">${workCard(focus.wi, true)}</div>` : "";
    const legend = P.dec.map((c, i) => `<span style="display:inline-flex;align-items:center;gap:5px"><span style="width:10px;height:10px;border-radius:50%;background:${c}"></span>${1900 + i * 10}s</span>`).join("");
    card.html(`${head}<div style="display:flex;flex-wrap:wrap;gap:4px 12px;font-family:'Schibsted Grotesk', 'Helvetica Neue', Helvetica, Arial, sans-serif;font-size:11.5px;color:${P.ink3};margin-bottom:10px">Dots are colored by decade: ${legend}</div>
      <div style="font-size:13px;color:${P.ink3};margin-bottom:8px">All ${list.length} works in <b style="color:${P.ink}">${esc(node[0])}</b>, earliest first</div>
      <div style="display:grid;grid-template-columns:repeat(auto-fill,minmax(250px,1fr));gap:8px">${list.map(wi => workCard(wi, false)).join("")}</div>`);
    return;
  }
  const kids = node[2];
  const derived = path.length >= 2;
  const origin = !path.length
    ? `The seven big bubbles categorize O'Keeffe's subjects (for example, Plants, Trees, Bones, Shells, and Rocks all sit inside <b style="color:${P.ink}">Nature</b>). Click a bubble to break it apart.`
    : derived
      ? `These groups were worked out by Claude from titles, related-work groups and brief descriptions. They are a starting point for curatorial review, not museum records.`
      : `These are the museum's Subject Categories inside ${esc(node[0])}. From the next level down, groups were worked out by Claude from titles.`;
  card.html(`<div style="color:${P.ink2};max-width:72ch">${origin}</div>
    <div style="display:flex;flex-wrap:wrap;gap:6px 18px;margin-top:10px;font-size:13px;color:${P.ink2}">
      ${kids.map(k => `<span><b style="font-weight:600;color:${P.ink}">${esc(k[0])}</b> ${k[1].toLocaleString()}</span>`).join("")}
    </div>`);
}

// ---------- interaction ----------
function inHit(h) { return mouseX >= h.x && mouseX <= h.x + h.w && mouseY >= h.y && mouseY <= h.y + h.h; }
function mousePressed() {
  if (mouseX < 0 || mouseX > width || mouseY < 0 || mouseY > height) return;
  for (const h of hits) { if (inHit(h)) { h.fn(); return false; } }
  if (!hover) { if (pinned) { pinned = null; renderCard(); } return; }
  if (hover.kind === "work") { pinned = hover === pinned ? null : hover; renderCard(); return false; }
  enter(path.concat([hover.k]), hover.x, hover.y, hover);
  return false;
}
function keyPressed() {
  if ((keyCode === ESCAPE || keyCode === BACKSPACE) && path.length) { goTo(path.length - 1); return false; }
}

// ---------- helpers ----------
function clipText(s, n) { return s.length > n ? s.slice(0, n - 1).trim() + "…" : s; }
